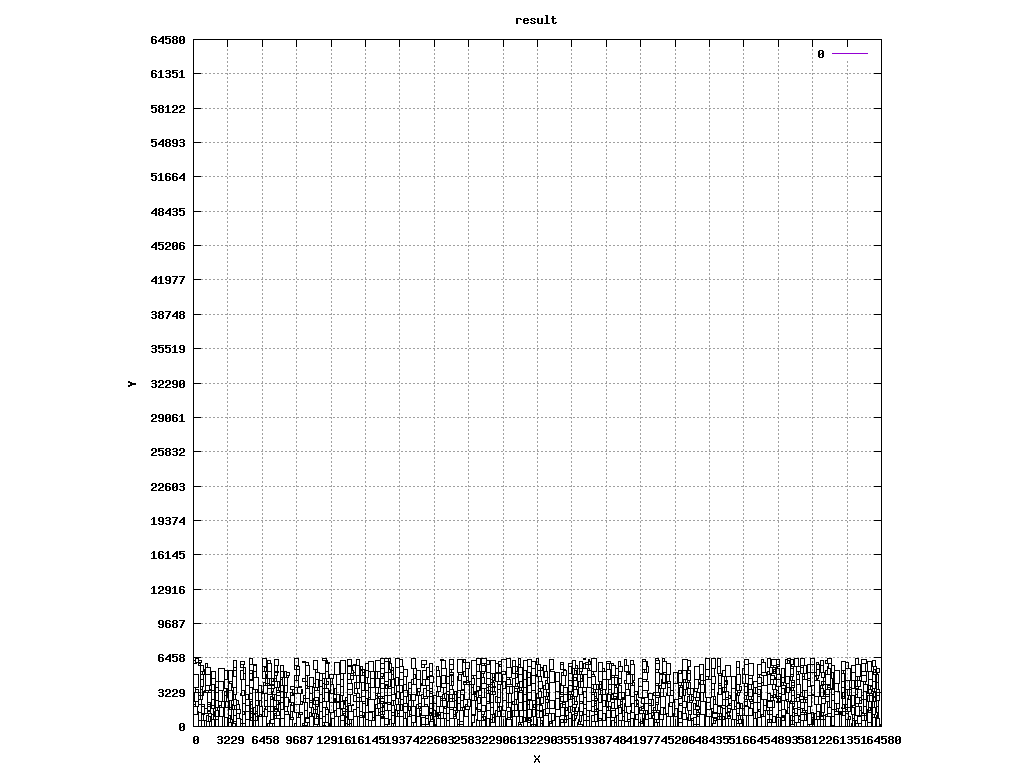

This figure's gnuplot source:
reset
set title "result"
set xlabel "X"
set ylabel "Y"
set object 1 rect from 12350,6070 to 12620,6250 lw 1 fs empty
#set label "T1_t2_0001" at 12485,6160 center
set object 2 rect from 49940,720 to 50170,1250 lw 1 fs empty
#set label "T1_t2_0002" at 50055,985 center
set object 3 rect from 27070,1090 to 27310,1410 lw 1 fs empty
#set label "T1_t2_0003" at 27190,1250 center
set object 4 rect from 21105,1730 to 21270,1910 lw 1 fs empty
#set label "T1_t2_0004" at 21187,1820 center
set object 5 rect from 30105,2580 to 30390,3300 lw 1 fs empty
#set label "T1_t2_0005" at 30247,2940 center
set object 6 rect from 51300,3345 to 51450,3785 lw 1 fs empty
#set label "T1_t2_0006" at 51375,3565 center
set object 7 rect from 7325,3030 to 7420,3090 lw 1 fs empty
#set label "T1_t2_0007" at 7372,3060 center
set object 8 rect from 1690,670 to 1840,1110 lw 1 fs empty
#set label "T1_t2_0008" at 1765,890 center
set object 9 rect from 11440,1575 to 11675,1915 lw 1 fs empty
#set label "T1_t2_0009" at 11557,1745 center
set object 10 rect from 60785,4945 to 60990,5265 lw 1 fs empty
#set label "T1_t2_0010" at 60887,5105 center
set object 11 rect from 38000,4240 to 38365,5170 lw 1 fs empty
#set label "T1_t2_0011" at 38182,4705 center
set object 12 rect from 52115,4830 to 52575,5930 lw 1 fs empty
#set label "T1_t2_0012" at 52345,5380 center
set object 13 rect from 60325,1400 to 60540,1670 lw 1 fs empty
#set label "T1_t2_0013" at 60432,1535 center
set object 14 rect from 61425,1370 to 61650,1800 lw 1 fs empty
#set label "T1_t2_0014" at 61537,1585 center
set object 15 rect from 17590,1765 to 17740,2205 lw 1 fs empty
#set label "T1_t2_0015" at 17665,1985 center
set object 16 rect from 24575,1310 to 24740,1490 lw 1 fs empty
#set label "T1_t2_0016" at 24657,1400 center
set object 17 rect from 60640,1120 to 60780,1270 lw 1 fs empty
#set label "T1_t2_0017" at 60710,1195 center
set object 18 rect from 11370,2705 to 11790,3365 lw 1 fs empty
#set label "T1_t2_0018" at 11580,3035 center
set object 19 rect from 42080,1530 to 42350,1710 lw 1 fs empty
#set label "T1_t2_0019" at 42215,1620 center
set object 20 rect from 22975,710 to 23170,1020 lw 1 fs empty
#set label "T1_t2_0020" at 23072,865 center
set object 21 rect from 36095,3695 to 36370,4215 lw 1 fs empty
#set label "T1_t2_0021" at 36232,3955 center
set object 22 rect from 58000,230 to 58210,825 lw 1 fs empty
#set label "T1_t2_0022" at 58105,527 center
set object 23 rect from 5320,1210 to 5580,1410 lw 1 fs empty
#set label "T1_t2_0023" at 5450,1310 center
set object 24 rect from 5275,550 to 5320,670 lw 1 fs empty
#set label "T1_t2_0024" at 5297,610 center
set object 25 rect from 46930,1610 to 47140,2205 lw 1 fs empty
#set label "T1_t2_0025" at 47035,1907 center
set object 26 rect from 46345,0 to 46755,580 lw 1 fs empty
#set label "T1_t2_0026" at 46550,290 center
set object 27 rect from 19340,5615 to 19650,6325 lw 1 fs empty
#set label "T1_t2_0027" at 19495,5970 center
set object 28 rect from 55200,2440 to 55535,3020 lw 1 fs empty
#set label "T1_t2_0028" at 55367,2730 center
set object 29 rect from 63810,5095 to 64005,5405 lw 1 fs empty
#set label "T1_t2_0029" at 63907,5250 center
set object 30 rect from 3775,470 to 3995,1020 lw 1 fs empty
#set label "T1_t2_0030" at 3885,745 center
set object 31 rect from 61725,1980 to 62095,2950 lw 1 fs empty
#set label "T1_t2_0031" at 61910,2465 center
set object 32 rect from 32160,1490 to 32495,2070 lw 1 fs empty
#set label "T1_t2_0032" at 32327,1780 center
set object 33 rect from 3720,5260 to 4045,5530 lw 1 fs empty
#set label "T1_t2_0033" at 3882,5395 center
set object 34 rect from 26565,3400 to 26575,3410 lw 1 fs empty
#set label "T1_t2_0034" at 26570,3405 center
set object 35 rect from 58815,0 to 59135,690 lw 1 fs empty
#set label "T1_t2_0035" at 58975,345 center
set object 36 rect from 42960,1980 to 43150,2530 lw 1 fs empty
#set label "T1_t2_0036" at 43055,2255 center
set object 37 rect from 47510,1120 to 47610,1240 lw 1 fs empty
#set label "T1_t2_0037" at 47560,1180 center
set object 38 rect from 40740,680 to 41015,1200 lw 1 fs empty
#set label "T1_t2_0038" at 40877,940 center
set object 39 rect from 1140,3820 to 1600,4920 lw 1 fs empty
#set label "T1_t2_0039" at 1370,4370 center
set object 40 rect from 40220,2565 to 40330,2605 lw 1 fs empty
#set label "T1_t2_0040" at 40275,2585 center
set object 41 rect from 48200,1630 to 48540,2220 lw 1 fs empty
#set label "T1_t2_0041" at 48370,1925 center
set object 42 rect from 31350,2430 to 31600,2570 lw 1 fs empty
#set label "T1_t2_0042" at 31475,2500 center
set object 43 rect from 60785,2670 to 60915,2860 lw 1 fs empty
#set label "T1_t2_0043" at 60850,2765 center
set object 44 rect from 57235,2530 to 57350,2810 lw 1 fs empty
#set label "T1_t2_0044" at 57292,2670 center
set object 45 rect from 24070,3520 to 24305,3860 lw 1 fs empty
#set label "T1_t2_0045" at 24187,3690 center
set object 46 rect from 43385,1510 to 43575,2060 lw 1 fs empty
#set label "T1_t2_0046" at 43480,1785 center
set object 47 rect from 14310,315 to 14500,865 lw 1 fs empty
#set label "T1_t2_0047" at 14405,590 center
set object 48 rect from 13405,3000 to 13770,3930 lw 1 fs empty
#set label "T1_t2_0048" at 13587,3465 center
set object 49 rect from 41905,1530 to 42080,1760 lw 1 fs empty
#set label "T1_t2_0049" at 41992,1645 center
set object 50 rect from 4660,4990 to 4880,5540 lw 1 fs empty
#set label "T1_t2_0050" at 4770,5265 center
set object 51 rect from 26565,520 to 26690,690 lw 1 fs empty
#set label "T1_t2_0051" at 26627,605 center
set object 52 rect from 56430,1070 to 56680,1210 lw 1 fs empty
#set label "T1_t2_0052" at 56555,1140 center
set object 53 rect from 49835,3650 to 49845,3660 lw 1 fs empty
#set label "T1_t2_0053" at 49840,3655 center
set object 54 rect from 23445,1250 to 23760,1730 lw 1 fs empty
#set label "T1_t2_0054" at 23602,1490 center
set object 55 rect from 50240,1930 to 50360,2200 lw 1 fs empty
#set label "T1_t2_0055" at 50300,2065 center
set object 56 rect from 4070,2060 to 4270,2400 lw 1 fs empty
#set label "T1_t2_0056" at 4170,2230 center
set object 57 rect from 7325,3260 to 7525,3600 lw 1 fs empty
#set label "T1_t2_0057" at 7425,3430 center
set object 58 rect from 49315,4030 to 49600,4750 lw 1 fs empty
#set label "T1_t2_0058" at 49457,4390 center
set object 59 rect from 59095,2780 to 59350,2990 lw 1 fs empty
#set label "T1_t2_0059" at 59222,2885 center
set object 60 rect from 62525,1485 to 62750,1915 lw 1 fs empty
#set label "T1_t2_0060" at 62637,1700 center
set object 61 rect from 17590,2205 to 17860,2385 lw 1 fs empty
#set label "T1_t2_0061" at 17725,2295 center
set object 62 rect from 31725,4020 to 32075,4830 lw 1 fs empty
#set label "T1_t2_0062" at 31900,4425 center
set object 63 rect from 22805,4730 to 23100,5260 lw 1 fs empty
#set label "T1_t2_0063" at 22952,4995 center
set object 64 rect from 63390,4440 to 63710,5130 lw 1 fs empty
#set label "T1_t2_0064" at 63550,4785 center
set object 65 rect from 56630,2310 to 56930,2700 lw 1 fs empty
#set label "T1_t2_0065" at 56780,2505 center
set object 66 rect from 17590,5905 to 17905,6385 lw 1 fs empty
#set label "T1_t2_0066" at 17747,6145 center
set object 67 rect from 39415,2825 to 39760,3105 lw 1 fs empty
#set label "T1_t2_0067" at 39587,2965 center
set object 68 rect from 8110,730 to 8160,740 lw 1 fs empty
#set label "T1_t2_0068" at 8135,735 center
set object 69 rect from 48815,570 to 49070,780 lw 1 fs empty
#set label "T1_t2_0069" at 48942,675 center
set object 70 rect from 58815,1005 to 58930,1285 lw 1 fs empty
#set label "T1_t2_0070" at 58872,1145 center
set object 71 rect from 43745,4850 to 43995,4990 lw 1 fs empty
#set label "T1_t2_0071" at 43870,4920 center
set object 72 rect from 49650,670 to 49835,985 lw 1 fs empty
#set label "T1_t2_0072" at 49742,827 center
set object 73 rect from 49355,665 to 49550,975 lw 1 fs empty
#set label "T1_t2_0073" at 49452,820 center
set object 74 rect from 16450,600 to 16760,1310 lw 1 fs empty
#set label "T1_t2_0074" at 16605,955 center
set object 75 rect from 0,5950 to 180,6250 lw 1 fs empty
#set label "T1_t2_0075" at 90,6100 center
set object 76 rect from 60785,4235 to 61140,4945 lw 1 fs empty
#set label "T1_t2_0076" at 60962,4590 center
set object 77 rect from 50475,0 to 50780,640 lw 1 fs empty
#set label "T1_t2_0077" at 50627,320 center
set object 78 rect from 3720,5530 to 4030,6240 lw 1 fs empty
#set label "T1_t2_0078" at 3875,5885 center
set object 79 rect from 6795,3840 to 6970,4070 lw 1 fs empty
#set label "T1_t2_0079" at 6882,3955 center
set object 80 rect from 460,2570 to 655,2880 lw 1 fs empty
#set label "T1_t2_0080" at 557,2725 center
set object 81 rect from 59350,910 to 59515,1090 lw 1 fs empty
#set label "T1_t2_0081" at 59432,1000 center
set object 82 rect from 63245,3120 to 63390,3300 lw 1 fs empty
#set label "T1_t2_0082" at 63317,3210 center
set object 83 rect from 14310,865 to 14375,895 lw 1 fs empty
#set label "T1_t2_0083" at 14342,880 center
set object 84 rect from 2870,3550 to 3245,4460 lw 1 fs empty
#set label "T1_t2_0084" at 3057,4005 center
set object 85 rect from 35805,2380 to 35965,2800 lw 1 fs empty
#set label "T1_t2_0085" at 35885,2590 center
set object 86 rect from 34830,680 to 35000,910 lw 1 fs empty
#set label "T1_t2_0086" at 34915,795 center
set object 87 rect from 29905,4965 to 30225,5655 lw 1 fs empty
#set label "T1_t2_0087" at 30065,5310 center
set object 88 rect from 3620,1930 to 3760,2080 lw 1 fs empty
#set label "T1_t2_0088" at 3690,2005 center
set object 89 rect from 64070,3510 to 64335,4100 lw 1 fs empty
#set label "T1_t2_0089" at 64202,3805 center
set object 90 rect from 7125,3990 to 7355,4520 lw 1 fs empty
#set label "T1_t2_0090" at 7240,4255 center
set object 91 rect from 58930,2635 to 59290,2780 lw 1 fs empty
#set label "T1_t2_0091" at 59110,2707 center
set object 92 rect from 1160,4920 to 1580,5580 lw 1 fs empty
#set label "T1_t2_0092" at 1370,5250 center
set object 93 rect from 5785,910 to 5965,1210 lw 1 fs empty
#set label "T1_t2_0093" at 5875,1060 center
set object 94 rect from 35565,2800 to 35695,2990 lw 1 fs empty
#set label "T1_t2_0094" at 35630,2895 center
set object 95 rect from 15010,2350 to 15305,2880 lw 1 fs empty
#set label "T1_t2_0095" at 15157,2615 center
set object 96 rect from 18925,910 to 19135,1505 lw 1 fs empty
#set label "T1_t2_0096" at 19030,1207 center
set object 97 rect from 2470,930 to 2855,1780 lw 1 fs empty
#set label "T1_t2_0097" at 2662,1355 center
set object 98 rect from 10295,2280 to 10530,2620 lw 1 fs empty
#set label "T1_t2_0098" at 10412,2450 center
set object 99 rect from 39905,2565 to 40195,3235 lw 1 fs empty
#set label "T1_t2_0099" at 40050,2900 center
set object 100 rect from 36095,470 to 36220,640 lw 1 fs empty
#set label "T1_t2_0100" at 36157,555 center
set object 101 rect from 32835,5150 to 33100,5740 lw 1 fs empty
#set label "T1_t2_0101" at 32967,5445 center
set object 102 rect from 41800,1250 to 41905,1540 lw 1 fs empty
#set label "T1_t2_0102" at 41852,1395 center
set object 103 rect from 6435,3130 to 6600,3310 lw 1 fs empty
#set label "T1_t2_0103" at 6517,3220 center
set object 104 rect from 45160,1660 to 45545,2510 lw 1 fs empty
#set label "T1_t2_0104" at 45352,2085 center
set object 105 rect from 54165,2685 to 54340,2915 lw 1 fs empty
#set label "T1_t2_0105" at 54252,2800 center
set object 106 rect from 58275,4790 to 58515,5110 lw 1 fs empty
#set label "T1_t2_0106" at 58395,4950 center
set object 107 rect from 58475,4520 to 58690,4790 lw 1 fs empty
#set label "T1_t2_0107" at 58582,4655 center
set object 108 rect from 43005,880 to 43105,1000 lw 1 fs empty
#set label "T1_t2_0108" at 43055,940 center
set object 109 rect from 35585,1830 to 35930,2110 lw 1 fs empty
#set label "T1_t2_0109" at 35757,1970 center
set object 110 rect from 20910,2900 to 21045,3150 lw 1 fs empty
#set label "T1_t2_0110" at 20977,3025 center
set object 111 rect from 39275,0 to 39520,600 lw 1 fs empty
#set label "T1_t2_0111" at 39397,300 center
set object 112 rect from 45560,2120 to 45875,2600 lw 1 fs empty
#set label "T1_t2_0112" at 45717,2360 center
set object 113 rect from 2055,3680 to 2390,4260 lw 1 fs empty
#set label "T1_t2_0113" at 2222,3970 center
set object 114 rect from 47610,1120 to 48045,2370 lw 1 fs empty
#set label "T1_t2_0114" at 47827,1745 center
set object 115 rect from 15305,2740 to 15540,3080 lw 1 fs empty
#set label "T1_t2_0115" at 15422,2910 center
set object 116 rect from 12745,3130 to 12865,3400 lw 1 fs empty
#set label "T1_t2_0116" at 12805,3265 center
set object 117 rect from 37675,2490 to 37945,2670 lw 1 fs empty
#set label "T1_t2_0117" at 37810,2580 center
set object 118 rect from 63390,3510 to 63590,3850 lw 1 fs empty
#set label "T1_t2_0118" at 63490,3680 center
set object 119 rect from 3620,4680 to 3720,4800 lw 1 fs empty
#set label "T1_t2_0119" at 3670,4740 center
set object 120 rect from 21505,3870 to 21800,4400 lw 1 fs empty
#set label "T1_t2_0120" at 21652,4135 center
set object 121 rect from 26695,2150 to 26960,2740 lw 1 fs empty
#set label "T1_t2_0121" at 26827,2445 center
set object 122 rect from 56190,575 to 56430,895 lw 1 fs empty
#set label "T1_t2_0122" at 56310,735 center
set object 123 rect from 57155,4460 to 57330,4690 lw 1 fs empty
#set label "T1_t2_0123" at 57242,4575 center
set object 124 rect from 34690,360 to 34830,510 lw 1 fs empty
#set label "T1_t2_0124" at 34760,435 center
set object 125 rect from 62750,5200 to 63060,5910 lw 1 fs empty
#set label "T1_t2_0125" at 62905,5555 center
set object 126 rect from 36580,6260 to 36830,6400 lw 1 fs empty
#set label "T1_t2_0126" at 36705,6330 center
set object 127 rect from 22170,3130 to 22420,3270 lw 1 fs empty
#set label "T1_t2_0127" at 22295,3200 center
set object 128 rect from 38805,1835 to 38995,2385 lw 1 fs empty
#set label "T1_t2_0128" at 38900,2110 center
set object 129 rect from 55200,800 to 55345,980 lw 1 fs empty
#set label "T1_t2_0129" at 55272,890 center
set object 130 rect from 23760,1200 to 24025,1790 lw 1 fs empty
#set label "T1_t2_0130" at 23892,1495 center
set object 131 rect from 26795,2880 to 27070,3400 lw 1 fs empty
#set label "T1_t2_0131" at 26932,3140 center
set object 132 rect from 23345,2965 to 23440,3025 lw 1 fs empty
#set label "T1_t2_0132" at 23392,2995 center
set object 133 rect from 15625,990 to 15850,1420 lw 1 fs empty
#set label "T1_t2_0133" at 15737,1205 center
set object 134 rect from 15695,4110 to 16015,4800 lw 1 fs empty
#set label "T1_t2_0134" at 15855,4455 center
set object 135 rect from 51760,2870 to 51995,3210 lw 1 fs empty
#set label "T1_t2_0135" at 51877,3040 center
set object 136 rect from 4380,320 to 4585,640 lw 1 fs empty
#set label "T1_t2_0136" at 4482,480 center
set object 137 rect from 18585,4930 to 18780,5240 lw 1 fs empty
#set label "T1_t2_0137" at 18682,5085 center
set object 138 rect from 13405,3930 to 13775,4900 lw 1 fs empty
#set label "T1_t2_0138" at 13590,4415 center
set object 139 rect from 59350,3510 to 59510,3930 lw 1 fs empty
#set label "T1_t2_0139" at 59430,3720 center
set object 140 rect from 4925,0 to 5230,640 lw 1 fs empty
#set label "T1_t2_0140" at 5077,320 center
set object 141 rect from 24740,0 to 24995,210 lw 1 fs empty
#set label "T1_t2_0141" at 24867,105 center
set object 142 rect from 2600,1780 to 2865,2370 lw 1 fs empty
#set label "T1_t2_0142" at 2732,2075 center
set object 143 rect from 45560,4140 to 45910,4950 lw 1 fs empty
#set label "T1_t2_0143" at 45735,4545 center
set object 144 rect from 38055,3030 to 38215,3450 lw 1 fs empty
#set label "T1_t2_0144" at 38135,3240 center
set object 145 rect from 11715,145 to 11830,425 lw 1 fs empty
#set label "T1_t2_0145" at 11772,285 center
set object 146 rect from 57350,2530 to 57610,2730 lw 1 fs empty
#set label "T1_t2_0146" at 57480,2630 center
set object 147 rect from 38420,1890 to 38630,2485 lw 1 fs empty
#set label "T1_t2_0147" at 38525,2187 center
set object 148 rect from 17945,0 to 18205,200 lw 1 fs empty
#set label "T1_t2_0148" at 18075,100 center
set object 149 rect from 18925,2035 to 19230,2675 lw 1 fs empty
#set label "T1_t2_0149" at 19077,2355 center
set object 150 rect from 32835,4620 to 32995,5040 lw 1 fs empty
#set label "T1_t2_0150" at 32915,4830 center
set object 151 rect from 55545,5945 to 55730,6260 lw 1 fs empty
#set label "T1_t2_0151" at 55637,6102 center
set object 152 rect from 39495,1690 to 39845,2500 lw 1 fs empty
#set label "T1_t2_0152" at 39670,2095 center
set object 153 rect from 28075,3635 to 28325,3775 lw 1 fs empty
#set label "T1_t2_0153" at 28200,3705 center
set object 154 rect from 46260,2360 to 46345,2390 lw 1 fs empty
#set label "T1_t2_0154" at 46302,2375 center
set object 155 rect from 2870,1780 to 3015,1960 lw 1 fs empty
#set label "T1_t2_0155" at 2942,1870 center
set object 156 rect from 49315,4750 to 49575,4950 lw 1 fs empty
#set label "T1_t2_0156" at 49445,4850 center
set object 157 rect from 28200,1120 to 28300,1240 lw 1 fs empty
#set label "T1_t2_0157" at 28250,1180 center
set object 158 rect from 20910,910 to 21190,1730 lw 1 fs empty
#set label "T1_t2_0158" at 21050,1320 center
set object 159 rect from 27465,710 to 27540,870 lw 1 fs empty
#set label "T1_t2_0159" at 27502,790 center
set object 160 rect from 21430,0 to 21790,145 lw 1 fs empty
#set label "T1_t2_0160" at 21610,72 center
set object 161 rect from 61725,1810 to 61850,1980 lw 1 fs empty
#set label "T1_t2_0161" at 61787,1895 center
set object 162 rect from 3245,2415 to 3615,3385 lw 1 fs empty
#set label "T1_t2_0162" at 3430,2900 center
set object 163 rect from 48855,1190 to 48980,1360 lw 1 fs empty
#set label "T1_t2_0163" at 48917,1275 center
set object 164 rect from 30940,3000 to 31260,3690 lw 1 fs empty
#set label "T1_t2_0164" at 31100,3345 center
set object 165 rect from 25075,2400 to 25340,2990 lw 1 fs empty
#set label "T1_t2_0165" at 25207,2695 center
set object 166 rect from 32835,3495 to 33070,3835 lw 1 fs empty
#set label "T1_t2_0166" at 32952,3665 center
set object 167 rect from 56135,2895 to 56410,3415 lw 1 fs empty
#set label "T1_t2_0167" at 56272,3155 center
set object 168 rect from 5275,5790 to 5540,6380 lw 1 fs empty
#set label "T1_t2_0168" at 5407,6085 center
set object 169 rect from 25555,1840 to 25690,2090 lw 1 fs empty
#set label "T1_t2_0169" at 25622,1965 center
set object 170 rect from 1010,0 to 1220,595 lw 1 fs empty
#set label "T1_t2_0170" at 1115,297 center
set object 171 rect from 38840,2975 to 38980,3125 lw 1 fs empty
#set label "T1_t2_0171" at 38910,3050 center
set object 172 rect from 1325,1240 to 1575,1380 lw 1 fs empty
#set label "T1_t2_0172" at 1450,1310 center
set object 173 rect from 52115,3960 to 52455,4550 lw 1 fs empty
#set label "T1_t2_0173" at 52285,4255 center
set object 174 rect from 59860,140 to 60140,960 lw 1 fs empty
#set label "T1_t2_0174" at 60000,550 center
set object 175 rect from 45160,970 to 45480,1660 lw 1 fs empty
#set label "T1_t2_0175" at 45320,1315 center
set object 176 rect from 60785,1050 to 60965,1350 lw 1 fs empty
#set label "T1_t2_0176" at 60875,1200 center
set object 177 rect from 19455,1470 to 19665,2065 lw 1 fs empty
#set label "T1_t2_0177" at 19560,1767 center
set object 178 rect from 25340,3930 to 25610,4110 lw 1 fs empty
#set label "T1_t2_0178" at 25475,4020 center
set object 179 rect from 37380,5155 to 37835,6425 lw 1 fs empty
#set label "T1_t2_0179" at 37607,5790 center
set object 180 rect from 7840,3690 to 8115,4210 lw 1 fs empty
#set label "T1_t2_0180" at 7977,3950 center
set object 181 rect from 49985,4700 to 50415,5770 lw 1 fs empty
#set label "T1_t2_0181" at 50200,5235 center
set object 182 rect from 25435,1570 to 25555,1840 lw 1 fs empty
#set label "T1_t2_0182" at 25495,1705 center
set object 183 rect from 38805,0 to 39155,810 lw 1 fs empty
#set label "T1_t2_0183" at 38980,405 center
set object 184 rect from 39905,3835 to 40035,4025 lw 1 fs empty
#set label "T1_t2_0184" at 39970,3930 center
set object 185 rect from 49150,0 to 49595,665 lw 1 fs empty
#set label "T1_t2_0185" at 49372,332 center
set object 186 rect from 655,2570 to 860,2890 lw 1 fs empty
#set label "T1_t2_0186" at 757,2730 center
set object 187 rect from 52950,1410 to 53075,1580 lw 1 fs empty
#set label "T1_t2_0187" at 53012,1495 center
set object 188 rect from 37535,3435 to 37810,3955 lw 1 fs empty
#set label "T1_t2_0188" at 37672,3695 center
set object 189 rect from 3445,620 to 3600,1000 lw 1 fs empty
#set label "T1_t2_0189" at 3522,810 center
set object 190 rect from 61845,780 to 62045,1120 lw 1 fs empty
#set label "T1_t2_0190" at 61945,950 center
set object 191 rect from 38805,5365 to 39050,5965 lw 1 fs empty
#set label "T1_t2_0191" at 38927,5665 center
set object 192 rect from 46470,1130 to 46770,1520 lw 1 fs empty
#set label "T1_t2_0192" at 46620,1325 center
set object 193 rect from 29410,1815 to 29570,2235 lw 1 fs empty
#set label "T1_t2_0193" at 29490,2025 center
set object 194 rect from 6990,4540 to 7320,5180 lw 1 fs empty
#set label "T1_t2_0194" at 7155,4860 center
set object 195 rect from 58495,640 to 58500,650 lw 1 fs empty
#set label "T1_t2_0195" at 58497,645 center
set object 196 rect from 47610,2370 to 47890,3190 lw 1 fs empty
#set label "T1_t2_0196" at 47750,2780 center
set object 197 rect from 30940,4380 to 31305,5310 lw 1 fs empty
#set label "T1_t2_0197" at 31122,4845 center
set object 198 rect from 49940,0 to 50225,720 lw 1 fs empty
#set label "T1_t2_0198" at 50082,360 center
set object 199 rect from 7415,2720 to 7610,3030 lw 1 fs empty
#set label "T1_t2_0199" at 7512,2875 center
set object 200 rect from 43450,1300 to 43705,1510 lw 1 fs empty
#set label "T1_t2_0200" at 43577,1405 center
set object 201 rect from 61365,2510 to 61445,2660 lw 1 fs empty
#set label "T1_t2_0201" at 61405,2585 center
set object 202 rect from 33185,4025 to 33395,4620 lw 1 fs empty
#set label "T1_t2_0202" at 33290,4322 center
set object 203 rect from 15010,980 to 15345,1560 lw 1 fs empty
#set label "T1_t2_0203" at 15177,1270 center
set object 204 rect from 40135,1500 to 40270,1750 lw 1 fs empty
#set label "T1_t2_0204" at 40202,1625 center
set object 205 rect from 4925,2570 to 5150,3000 lw 1 fs empty
#set label "T1_t2_0205" at 5037,2785 center
set object 206 rect from 27540,3060 to 27735,3370 lw 1 fs empty
#set label "T1_t2_0206" at 27637,3215 center
set object 207 rect from 850,2890 to 950,3010 lw 1 fs empty
#set label "T1_t2_0207" at 900,2950 center
set object 208 rect from 37380,3165 to 37535,3545 lw 1 fs empty
#set label "T1_t2_0208" at 37457,3355 center
set object 209 rect from 36235,4855 to 36435,5195 lw 1 fs empty
#set label "T1_t2_0209" at 36335,5025 center
set object 210 rect from 460,580 to 745,1300 lw 1 fs empty
#set label "T1_t2_0210" at 602,940 center
set object 211 rect from 45560,1960 to 45635,2120 lw 1 fs empty
#set label "T1_t2_0211" at 45597,2040 center
set object 212 rect from 47205,1090 to 47465,1290 lw 1 fs empty
#set label "T1_t2_0212" at 47335,1190 center
set object 213 rect from 55545,2560 to 55885,3150 lw 1 fs empty
#set label "T1_t2_0213" at 55715,2855 center
set object 214 rect from 60785,1710 to 60880,1770 lw 1 fs empty
#set label "T1_t2_0214" at 60832,1740 center
set object 215 rect from 2390,4190 to 2870,5485 lw 1 fs empty
#set label "T1_t2_0215" at 2630,4837 center
set object 216 rect from 62375,910 to 62735,1055 lw 1 fs empty
#set label "T1_t2_0216" at 62555,982 center
set object 217 rect from 13780,2320 to 14025,2920 lw 1 fs empty
#set label "T1_t2_0217" at 13902,2620 center
set object 218 rect from 25340,4110 to 25590,4250 lw 1 fs empty
#set label "T1_t2_0218" at 25465,4180 center
set object 219 rect from 11830,1390 to 12110,2210 lw 1 fs empty
#set label "T1_t2_0219" at 11970,1800 center
set object 220 rect from 3760,3010 to 4050,3680 lw 1 fs empty
#set label "T1_t2_0220" at 3905,3345 center
set object 221 rect from 22170,1010 to 22340,1240 lw 1 fs empty
#set label "T1_t2_0221" at 22255,1125 center
set object 222 rect from 50475,640 to 50570,700 lw 1 fs empty
#set label "T1_t2_0222" at 50522,670 center
set object 223 rect from 62360,4365 to 62540,4665 lw 1 fs empty
#set label "T1_t2_0223" at 62450,4515 center
set object 224 rect from 28605,5850 to 28930,6120 lw 1 fs empty
#set label "T1_t2_0224" at 28767,5985 center
set object 225 rect from 52950,1640 to 53255,2280 lw 1 fs empty
#set label "T1_t2_0225" at 53102,1960 center
set object 226 rect from 53365,5085 to 53735,6055 lw 1 fs empty
#set label "T1_t2_0226" at 53550,5570 center
set object 227 rect from 56705,1070 to 57000,1600 lw 1 fs empty
#set label "T1_t2_0227" at 56852,1335 center
set object 228 rect from 26075,0 to 26235,420 lw 1 fs empty
#set label "T1_t2_0228" at 26155,210 center
set object 229 rect from 24070,4930 to 24430,5075 lw 1 fs empty
#set label "T1_t2_0229" at 24250,5002 center
set object 230 rect from 3245,390 to 3445,730 lw 1 fs empty
#set label "T1_t2_0230" at 3345,560 center
set object 231 rect from 31725,3360 to 32145,4020 lw 1 fs empty
#set label "T1_t2_0231" at 31935,3690 center
set object 232 rect from 52240,2390 to 52490,2530 lw 1 fs empty
#set label "T1_t2_0232" at 52365,2460 center
set object 233 rect from 57335,520 to 57580,1120 lw 1 fs empty
#set label "T1_t2_0233" at 57457,820 center
set object 234 rect from 61470,640 to 61710,960 lw 1 fs empty
#set label "T1_t2_0234" at 61590,800 center
set object 235 rect from 34450,330 to 34690,650 lw 1 fs empty
#set label "T1_t2_0235" at 34570,490 center
set object 236 rect from 14630,320 to 14870,640 lw 1 fs empty
#set label "T1_t2_0236" at 14750,480 center
set object 237 rect from 34425,970 to 34450,1020 lw 1 fs empty
#set label "T1_t2_0237" at 34437,995 center
set object 238 rect from 40655,4010 to 41040,4860 lw 1 fs empty
#set label "T1_t2_0238" at 40847,4435 center
set object 239 rect from 56430,0 to 56585,380 lw 1 fs empty
#set label "T1_t2_0239" at 56507,190 center
set object 240 rect from 19730,710 to 19940,1305 lw 1 fs empty
#set label "T1_t2_0240" at 19835,1007 center
set object 241 rect from 58935,3970 to 59115,4270 lw 1 fs empty
#set label "T1_t2_0241" at 59025,4120 center
set object 242 rect from 12350,1120 to 12665,1600 lw 1 fs empty
#set label "T1_t2_0242" at 12507,1360 center
set object 243 rect from 21105,2180 to 21390,2900 lw 1 fs empty
#set label "T1_t2_0243" at 21247,2540 center
set object 244 rect from 13780,2920 to 14060,3740 lw 1 fs empty
#set label "T1_t2_0244" at 13920,3330 center
set object 245 rect from 5595,600 to 5785,1150 lw 1 fs empty
#set label "T1_t2_0245" at 5690,875 center
set object 246 rect from 18585,4380 to 18775,4930 lw 1 fs empty
#set label "T1_t2_0246" at 18680,4655 center
set object 247 rect from 39580,870 to 39745,1050 lw 1 fs empty
#set label "T1_t2_0247" at 39662,960 center
set object 248 rect from 62375,270 to 62705,910 lw 1 fs empty
#set label "T1_t2_0248" at 62540,590 center
set object 249 rect from 3080,2310 to 3240,2730 lw 1 fs empty
#set label "T1_t2_0249" at 3160,2520 center
set object 250 rect from 48595,250 to 48815,800 lw 1 fs empty
#set label "T1_t2_0250" at 48705,525 center
set object 251 rect from 25560,5480 to 25895,6060 lw 1 fs empty
#set label "T1_t2_0251" at 25727,5770 center
set object 252 rect from 17050,3070 to 17385,3650 lw 1 fs empty
#set label "T1_t2_0252" at 17217,3360 center
set object 253 rect from 15625,0 to 15975,810 lw 1 fs empty
#set label "T1_t2_0253" at 15800,405 center
set object 254 rect from 43995,4850 to 44130,5100 lw 1 fs empty
#set label "T1_t2_0254" at 44062,4975 center
set object 255 rect from 25340,910 to 25435,970 lw 1 fs empty
#set label "T1_t2_0255" at 25387,940 center
set object 256 rect from 41905,1250 to 42250,1530 lw 1 fs empty
#set label "T1_t2_0256" at 42077,1390 center
set object 257 rect from 29570,2295 to 29850,3115 lw 1 fs empty
#set label "T1_t2_0257" at 29710,2705 center
set object 258 rect from 11035,930 to 11215,1230 lw 1 fs empty
#set label "T1_t2_0258" at 11125,1080 center
set object 259 rect from 42195,5065 to 42380,5380 lw 1 fs empty
#set label "T1_t2_0259" at 42287,5222 center
set object 260 rect from 47265,1890 to 47365,2010 lw 1 fs empty
#set label "T1_t2_0260" at 47315,1950 center
set object 261 rect from 46930,0 to 47190,200 lw 1 fs empty
#set label "T1_t2_0261" at 47060,100 center
set object 262 rect from 7610,1670 to 7745,1920 lw 1 fs empty
#set label "T1_t2_0262" at 7677,1795 center
set object 263 rect from 24470,2420 to 24735,3010 lw 1 fs empty
#set label "T1_t2_0263" at 24602,2715 center
set object 264 rect from 33980,0 to 34350,970 lw 1 fs empty
#set label "T1_t2_0264" at 34165,485 center
set object 265 rect from 19730,1305 to 20065,1885 lw 1 fs empty
#set label "T1_t2_0265" at 19897,1595 center
set object 266 rect from 30225,4965 to 30485,5165 lw 1 fs empty
#set label "T1_t2_0266" at 30355,5065 center
set object 267 rect from 22235,690 to 22475,1010 lw 1 fs empty
#set label "T1_t2_0267" at 22355,850 center
set object 268 rect from 11245,3685 to 11450,4005 lw 1 fs empty
#set label "T1_t2_0268" at 11347,3845 center
set object 269 rect from 42710,730 to 43005,1260 lw 1 fs empty
#set label "T1_t2_0269" at 42857,995 center
set object 270 rect from 30150,1480 to 30370,2030 lw 1 fs empty
#set label "T1_t2_0270" at 30260,1755 center
set object 271 rect from 23760,0 to 24005,600 lw 1 fs empty
#set label "T1_t2_0271" at 23882,300 center
set object 272 rect from 43190,1300 to 43450,1500 lw 1 fs empty
#set label "T1_t2_0272" at 43320,1400 center
set object 273 rect from 8160,2730 to 8405,3330 lw 1 fs empty
#set label "T1_t2_0273" at 8282,3030 center
set object 274 rect from 43745,1170 to 43870,1340 lw 1 fs empty
#set label "T1_t2_0274" at 43807,1255 center
set object 275 rect from 30520,2260 to 30895,3170 lw 1 fs empty
#set label "T1_t2_0275" at 30707,2715 center
set object 276 rect from 17275,1670 to 17570,2200 lw 1 fs empty
#set label "T1_t2_0276" at 17422,1935 center
set object 277 rect from 64070,2870 to 64375,3510 lw 1 fs empty
#set label "T1_t2_0277" at 64222,3190 center
set object 278 rect from 25555,1570 to 25880,1840 lw 1 fs empty
#set label "T1_t2_0278" at 25717,1705 center
set object 279 rect from 27070,4940 to 27330,5140 lw 1 fs empty
#set label "T1_t2_0279" at 27200,5040 center
set object 280 rect from 58475,4370 to 58615,4520 lw 1 fs empty
#set label "T1_t2_0280" at 58545,4445 center
set object 281 rect from 2870,810 to 3240,1780 lw 1 fs empty
#set label "T1_t2_0281" at 3055,1295 center
set object 282 rect from 14500,0 to 14630,190 lw 1 fs empty
#set label "T1_t2_0282" at 14565,95 center
set object 283 rect from 50240,2200 to 50465,2630 lw 1 fs empty
#set label "T1_t2_0283" at 50352,2415 center
set object 284 rect from 40135,1230 to 40255,1500 lw 1 fs empty
#set label "T1_t2_0284" at 40195,1365 center
set object 285 rect from 54725,5845 to 55040,6325 lw 1 fs empty
#set label "T1_t2_0285" at 54882,6085 center
set object 286 rect from 57995,2870 to 58245,3010 lw 1 fs empty
#set label "T1_t2_0286" at 58120,2940 center
set object 287 rect from 655,4870 to 835,5170 lw 1 fs empty
#set label "T1_t2_0287" at 745,5020 center
set object 288 rect from 59950,4040 to 60100,4480 lw 1 fs empty
#set label "T1_t2_0288" at 60025,4260 center
set object 289 rect from 61250,3490 to 61600,4300 lw 1 fs empty
#set label "T1_t2_0289" at 61425,3895 center
set object 290 rect from 11830,0 to 12115,720 lw 1 fs empty
#set label "T1_t2_0290" at 11972,360 center
set object 291 rect from 13815,4450 to 14110,4980 lw 1 fs empty
#set label "T1_t2_0291" at 13962,4715 center
set object 292 rect from 63730,1800 to 63940,2395 lw 1 fs empty
#set label "T1_t2_0292" at 63835,2097 center
set object 293 rect from 54725,3745 to 55080,4455 lw 1 fs empty
#set label "T1_t2_0293" at 54902,4100 center
set object 294 rect from 9520,2090 to 10080,3090 lw 1 fs empty
#set label "T1_t2_0294" at 9800,2590 center
set object 295 rect from 42380,1460 to 42670,2130 lw 1 fs empty
#set label "T1_t2_0295" at 42525,1795 center
set object 296 rect from 27465,5790 to 27765,6180 lw 1 fs empty
#set label "T1_t2_0296" at 27615,5985 center
set object 297 rect from 12120,3600 to 12270,4040 lw 1 fs empty
#set label "T1_t2_0297" at 12195,3820 center
set object 298 rect from 7610,4520 to 7805,4830 lw 1 fs empty
#set label "T1_t2_0298" at 7707,4675 center
set object 299 rect from 40460,5140 to 40790,5780 lw 1 fs empty
#set label "T1_t2_0299" at 40625,5460 center
set object 300 rect from 48595,800 to 48750,1180 lw 1 fs empty
#set label "T1_t2_0300" at 48672,990 center
set object 301 rect from 745,1250 to 1010,1840 lw 1 fs empty
#set label "T1_t2_0301" at 877,1545 center
set object 302 rect from 43310,340 to 43495,655 lw 1 fs empty
#set label "T1_t2_0302" at 43402,497 center
set object 303 rect from 64070,2480 to 64370,2870 lw 1 fs empty
#set label "T1_t2_0303" at 64220,2675 center
set object 304 rect from 59545,5910 to 59860,6390 lw 1 fs empty
#set label "T1_t2_0304" at 59702,6150 center
set object 305 rect from 58850,5090 to 59180,5730 lw 1 fs empty
#set label "T1_t2_0305" at 59015,5410 center
set object 306 rect from 47265,2010 to 47415,2450 lw 1 fs empty
#set label "T1_t2_0306" at 47340,2230 center
set object 307 rect from 0,1850 to 165,2030 lw 1 fs empty
#set label "T1_t2_0307" at 82,1940 center
set object 308 rect from 27465,3980 to 27855,4480 lw 1 fs empty
#set label "T1_t2_0308" at 27660,4230 center
set object 309 rect from 37380,500 to 37675,1030 lw 1 fs empty
#set label "T1_t2_0309" at 37527,765 center
set object 310 rect from 41630,2050 to 41720,2135 lw 1 fs empty
#set label "T1_t2_0310" at 41675,2092 center
set object 311 rect from 18330,3800 to 18540,4395 lw 1 fs empty
#set label "T1_t2_0311" at 18435,4097 center
set object 312 rect from 14310,895 to 14500,1445 lw 1 fs empty
#set label "T1_t2_0312" at 14405,1170 center
set object 313 rect from 12120,0 to 12370,140 lw 1 fs empty
#set label "T1_t2_0313" at 12245,70 center
set object 314 rect from 56630,4380 to 56860,4910 lw 1 fs empty
#set label "T1_t2_0314" at 56745,4645 center
set object 315 rect from 40580,3490 to 40855,4010 lw 1 fs empty
#set label "T1_t2_0315" at 40717,3750 center
set object 316 rect from 12120,1810 to 12510,2310 lw 1 fs empty
#set label "T1_t2_0316" at 12315,2060 center
set object 317 rect from 1840,1380 to 2035,1690 lw 1 fs empty
#set label "T1_t2_0317" at 1937,1535 center
set object 318 rect from 59350,0 to 59835,910 lw 1 fs empty
#set label "T1_t2_0318" at 59592,455 center
set object 319 rect from 41045,3820 to 41175,4010 lw 1 fs empty
#set label "T1_t2_0319" at 41110,3915 center
set object 320 rect from 37535,3165 to 37750,3435 lw 1 fs empty
#set label "T1_t2_0320" at 37642,3300 center
set object 321 rect from 22170,1680 to 22445,2200 lw 1 fs empty
#set label "T1_t2_0321" at 22307,1940 center
set object 322 rect from 53365,0 to 53740,910 lw 1 fs empty
#set label "T1_t2_0322" at 53552,455 center
set object 323 rect from 10555,730 to 10805,870 lw 1 fs empty
#set label "T1_t2_0323" at 10680,800 center
set object 324 rect from 8435,1650 to 8475,1730 lw 1 fs empty
#set label "T1_t2_0324" at 8455,1690 center
set object 325 rect from 49835,4360 to 50070,4700 lw 1 fs empty
#set label "T1_t2_0325" at 49952,4530 center
set object 326 rect from 64510,0 to 64550,80 lw 1 fs empty
#set label "T1_t2_0326" at 64530,40 center
set object 327 rect from 39615,4815 to 39905,5485 lw 1 fs empty
#set label "T1_t2_0327" at 39760,5150 center
set object 328 rect from 10400,870 to 10665,1460 lw 1 fs empty
#set label "T1_t2_0328" at 10532,1165 center
set object 329 rect from 17275,2200 to 17500,2630 lw 1 fs empty
#set label "T1_t2_0329" at 17387,2415 center
set object 330 rect from 19340,3175 to 19660,3865 lw 1 fs empty
#set label "T1_t2_0330" at 19500,3520 center
set object 331 rect from 58275,4370 to 58475,4710 lw 1 fs empty
#set label "T1_t2_0331" at 58375,4540 center
set object 332 rect from 57155,2810 to 57400,3410 lw 1 fs empty
#set label "T1_t2_0332" at 57277,3110 center
set object 333 rect from 7865,1390 to 7980,1670 lw 1 fs empty
#set label "T1_t2_0333" at 7922,1530 center
set object 334 rect from 18285,200 to 18435,640 lw 1 fs empty
#set label "T1_t2_0334" at 18360,420 center
set object 335 rect from 20685,4540 to 20880,4850 lw 1 fs empty
#set label "T1_t2_0335" at 20782,4695 center
set object 336 rect from 52575,3135 to 52795,3685 lw 1 fs empty
#set label "T1_t2_0336" at 52685,3410 center
set object 337 rect from 24445,1490 to 24680,1830 lw 1 fs empty
#set label "T1_t2_0337" at 24562,1660 center
set object 338 rect from 8995,2230 to 9115,2500 lw 1 fs empty
#set label "T1_t2_0338" at 9055,2365 center
set object 339 rect from 41440,2970 to 41640,3310 lw 1 fs empty
#set label "T1_t2_0339" at 41540,3140 center
set object 340 rect from 35565,1830 to 35585,1840 lw 1 fs empty
#set label "T1_t2_0340" at 35575,1835 center
set object 341 rect from 52295,2180 to 52550,2390 lw 1 fs empty
#set label "T1_t2_0341" at 52422,2285 center
set object 342 rect from 15260,5700 to 15600,6290 lw 1 fs empty
#set label "T1_t2_0342" at 15430,5995 center
set object 343 rect from 38420,4455 to 38730,5165 lw 1 fs empty
#set label "T1_t2_0343" at 38575,4810 center
set object 344 rect from 13780,1080 to 13970,1630 lw 1 fs empty
#set label "T1_t2_0344" at 13875,1355 center
set object 345 rect from 32360,3300 to 32530,3530 lw 1 fs empty
#set label "T1_t2_0345" at 32445,3415 center
set object 346 rect from 34450,1020 to 34800,1830 lw 1 fs empty
#set label "T1_t2_0346" at 34625,1425 center
set object 347 rect from 33415,5210 to 33495,5360 lw 1 fs empty
#set label "T1_t2_0347" at 33455,5285 center
set object 348 rect from 37605,1940 to 37860,2150 lw 1 fs empty
#set label "T1_t2_0348" at 37732,2045 center
set object 349 rect from 38215,3350 to 38390,3580 lw 1 fs empty
#set label "T1_t2_0349" at 38302,3465 center
set object 350 rect from 16450,2520 to 16625,2750 lw 1 fs empty
#set label "T1_t2_0350" at 16537,2635 center
set object 351 rect from 45025,4070 to 45395,5040 lw 1 fs empty
#set label "T1_t2_0351" at 45210,4555 center
set object 352 rect from 32160,2070 to 32500,2660 lw 1 fs empty
#set label "T1_t2_0352" at 32330,2365 center
set object 353 rect from 51760,1880 to 52010,2020 lw 1 fs empty
#set label "T1_t2_0353" at 51885,1950 center
set object 354 rect from 62750,4810 to 63150,5200 lw 1 fs empty
#set label "T1_t2_0354" at 62950,5005 center
set object 355 rect from 655,4390 to 970,4870 lw 1 fs empty
#set label "T1_t2_0355" at 812,4630 center
set object 356 rect from 55660,1250 to 55720,1360 lw 1 fs empty
#set label "T1_t2_0356" at 55690,1305 center
set object 357 rect from 21870,3350 to 22145,3870 lw 1 fs empty
#set label "T1_t2_0357" at 22007,3610 center
set object 358 rect from 50960,5535 to 51295,6115 lw 1 fs empty
#set label "T1_t2_0358" at 51127,5825 center
set object 359 rect from 61600,3490 to 61725,3660 lw 1 fs empty
#set label "T1_t2_0359" at 61662,3575 center
set object 360 rect from 6750,1620 to 6925,1850 lw 1 fs empty
#set label "T1_t2_0360" at 6837,1735 center
set object 361 rect from 59860,5075 to 60150,5745 lw 1 fs empty
#set label "T1_t2_0361" at 60005,5410 center
set object 362 rect from 10260,5980 to 10510,6120 lw 1 fs empty
#set label "T1_t2_0362" at 10385,6050 center
set object 363 rect from 27070,0 to 27365,530 lw 1 fs empty
#set label "T1_t2_0363" at 27217,265 center
set object 364 rect from 63880,2395 to 64060,2695 lw 1 fs empty
#set label "T1_t2_0364" at 63970,2545 center
set object 365 rect from 6070,0 to 6435,930 lw 1 fs empty
#set label "T1_t2_0365" at 6252,465 center
set object 366 rect from 17590,945 to 17840,1085 lw 1 fs empty
#set label "T1_t2_0366" at 17715,1015 center
set object 367 rect from 43015,1315 to 43145,1505 lw 1 fs empty
#set label "T1_t2_0367" at 43080,1410 center
set object 368 rect from 62910,3910 to 63115,4230 lw 1 fs empty
#set label "T1_t2_0368" at 63012,4070 center
set object 369 rect from 54895,2595 to 55060,2775 lw 1 fs empty
#set label "T1_t2_0369" at 54977,2685 center
set object 370 rect from 3720,4680 to 4055,5260 lw 1 fs empty
#set label "T1_t2_0370" at 3887,4970 center
set object 371 rect from 19730,4695 to 20085,5405 lw 1 fs empty
#set label "T1_t2_0371" at 19907,5050 center
set object 372 rect from 20685,4850 to 20895,5445 lw 1 fs empty
#set label "T1_t2_0372" at 20790,5147 center
set object 373 rect from 4585,320 to 4865,1140 lw 1 fs empty
#set label "T1_t2_0373" at 4725,730 center
set object 374 rect from 48595,4080 to 49040,4745 lw 1 fs empty
#set label "T1_t2_0374" at 48817,4412 center
set object 375 rect from 8535,4580 to 8745,5175 lw 1 fs empty
#set label "T1_t2_0375" at 8640,4877 center
set object 376 rect from 43870,1170 to 44080,1765 lw 1 fs empty
#set label "T1_t2_0376" at 43975,1467 center
set object 377 rect from 28635,4940 to 28905,5120 lw 1 fs empty
#set label "T1_t2_0377" at 28770,5030 center
set object 378 rect from 42480,5615 to 42650,5845 lw 1 fs empty
#set label "T1_t2_0378" at 42565,5730 center
set object 379 rect from 36645,1110 to 36890,1710 lw 1 fs empty
#set label "T1_t2_0379" at 36767,1410 center
set object 380 rect from 24470,1830 to 24735,2420 lw 1 fs empty
#set label "T1_t2_0380" at 24602,2125 center
set object 381 rect from 20815,340 to 20900,370 lw 1 fs empty
#set label "T1_t2_0381" at 20857,355 center
set object 382 rect from 27890,0 to 28305,330 lw 1 fs empty
#set label "T1_t2_0382" at 28097,165 center
set object 383 rect from 36025,4215 to 36330,4855 lw 1 fs empty
#set label "T1_t2_0383" at 36177,4535 center
set object 384 rect from 54025,390 to 54240,660 lw 1 fs empty
#set label "T1_t2_0384" at 54132,525 center
set object 385 rect from 3390,1590 to 3560,1820 lw 1 fs empty
#set label "T1_t2_0385" at 3475,1705 center
set object 386 rect from 44375,0 to 44750,910 lw 1 fs empty
#set label "T1_t2_0386" at 44562,455 center
set object 387 rect from 17945,5100 to 18315,6070 lw 1 fs empty
#set label "T1_t2_0387" at 18130,5585 center
set object 388 rect from 6660,5200 to 6845,5515 lw 1 fs empty
#set label "T1_t2_0388" at 6752,5357 center
set object 389 rect from 56630,3990 to 56930,4380 lw 1 fs empty
#set label "T1_t2_0389" at 56780,4185 center
set object 390 rect from 47195,2720 to 47510,3200 lw 1 fs empty
#set label "T1_t2_0390" at 47352,2960 center
set object 391 rect from 42435,640 to 42710,1160 lw 1 fs empty
#set label "T1_t2_0391" at 42572,900 center
set object 392 rect from 20085,930 to 20275,1480 lw 1 fs empty
#set label "T1_t2_0392" at 20180,1205 center
set object 393 rect from 37605,1620 to 37810,1940 lw 1 fs empty
#set label "T1_t2_0393" at 37707,1780 center
set object 394 rect from 9115,3470 to 9440,3740 lw 1 fs empty
#set label "T1_t2_0394" at 9277,3605 center
set object 395 rect from 23760,600 to 24005,1200 lw 1 fs empty
#set label "T1_t2_0395" at 23882,900 center
set object 396 rect from 29410,3115 to 29655,3715 lw 1 fs empty
#set label "T1_t2_0396" at 29532,3415 center
set object 397 rect from 14225,580 to 14310,610 lw 1 fs empty
#set label "T1_t2_0397" at 14267,595 center
set object 398 rect from 34575,3860 to 34940,4790 lw 1 fs empty
#set label "T1_t2_0398" at 34757,4325 center
set object 399 rect from 56040,5615 to 56170,5805 lw 1 fs empty
#set label "T1_t2_0399" at 56105,5710 center
set object 400 rect from 460,0 to 795,580 lw 1 fs empty
#set label "T1_t2_0400" at 627,290 center
set object 401 rect from 29410,0 to 29855,665 lw 1 fs empty
#set label "T1_t2_0401" at 29632,332 center
set object 402 rect from 45695,3620 to 45870,3850 lw 1 fs empty
#set label "T1_t2_0402" at 45782,3735 center
set object 403 rect from 18585,0 to 18790,320 lw 1 fs empty
#set label "T1_t2_0403" at 18687,160 center
set object 404 rect from 12495,5890 to 12745,6030 lw 1 fs empty
#set label "T1_t2_0404" at 12620,5960 center
set object 405 rect from 50960,3935 to 51335,4845 lw 1 fs empty
#set label "T1_t2_0405" at 51147,4390 center
set object 406 rect from 43005,730 to 43085,880 lw 1 fs empty
#set label "T1_t2_0406" at 43045,805 center
set object 407 rect from 43995,5100 to 44375,6080 lw 1 fs empty
#set label "T1_t2_0407" at 44185,5590 center
set object 408 rect from 745,1110 to 995,1250 lw 1 fs empty
#set label "T1_t2_0408" at 870,1180 center
set object 409 rect from 30520,5815 to 30730,6410 lw 1 fs empty
#set label "T1_t2_0409" at 30625,6112 center
set object 410 rect from 37605,2350 to 37855,2490 lw 1 fs empty
#set label "T1_t2_0410" at 37730,2420 center
set object 411 rect from 56630,5140 to 56945,5620 lw 1 fs empty
#set label "T1_t2_0411" at 56787,5380 center
set object 412 rect from 460,5770 to 625,5950 lw 1 fs empty
#set label "T1_t2_0412" at 542,5860 center
set object 413 rect from 42710,1980 to 42960,2120 lw 1 fs empty
#set label "T1_t2_0413" at 42835,2050 center
set object 414 rect from 18785,4380 to 18925,4530 lw 1 fs empty
#set label "T1_t2_0414" at 18855,4455 center
set object 415 rect from 29410,4415 to 29665,4625 lw 1 fs empty
#set label "T1_t2_0415" at 29537,4520 center
set object 416 rect from 52240,1650 to 52295,1720 lw 1 fs empty
#set label "T1_t2_0416" at 52267,1685 center
set object 417 rect from 11245,145 to 11360,425 lw 1 fs empty
#set label "T1_t2_0417" at 11302,285 center
set object 418 rect from 57620,5100 to 57930,5810 lw 1 fs empty
#set label "T1_t2_0418" at 57775,5455 center
set object 419 rect from 62975,580 to 63135,1000 lw 1 fs empty
#set label "T1_t2_0419" at 63055,790 center
set object 420 rect from 17235,2860 to 17315,3010 lw 1 fs empty
#set label "T1_t2_0420" at 17275,2935 center
set object 421 rect from 40460,1320 to 40690,1850 lw 1 fs empty
#set label "T1_t2_0421" at 40575,1585 center
set object 422 rect from 31830,1820 to 31950,2090 lw 1 fs empty
#set label "T1_t2_0422" at 31890,1955 center
set object 423 rect from 46250,660 to 46330,810 lw 1 fs empty
#set label "T1_t2_0423" at 46290,735 center
set object 424 rect from 58515,5380 to 58740,5810 lw 1 fs empty
#set label "T1_t2_0424" at 58627,5595 center
set object 425 rect from 48815,250 to 49020,570 lw 1 fs empty
#set label "T1_t2_0425" at 48917,410 center
set object 426 rect from 33025,1730 to 33245,2280 lw 1 fs empty
#set label "T1_t2_0426" at 33135,2005 center
set object 427 rect from 22170,3270 to 22405,3610 lw 1 fs empty
#set label "T1_t2_0427" at 22287,3440 center
set object 428 rect from 62750,1230 to 62860,1270 lw 1 fs empty
#set label "T1_t2_0428" at 62805,1250 center
set object 429 rect from 225,3190 to 430,3510 lw 1 fs empty
#set label "T1_t2_0429" at 327,3350 center
set object 430 rect from 59510,3510 to 59780,3690 lw 1 fs empty
#set label "T1_t2_0430" at 59645,3600 center
set object 431 rect from 26075,2405 to 26380,3045 lw 1 fs empty
#set label "T1_t2_0431" at 26227,2725 center
set object 432 rect from 40270,520 to 40420,960 lw 1 fs empty
#set label "T1_t2_0432" at 40345,740 center
set object 433 rect from 39905,4505 to 40215,5215 lw 1 fs empty
#set label "T1_t2_0433" at 40060,4860 center
set object 434 rect from 32585,2020 to 32710,2190 lw 1 fs empty
#set label "T1_t2_0434" at 32647,2105 center
set object 435 rect from 63245,0 to 63660,330 lw 1 fs empty
#set label "T1_t2_0435" at 63452,165 center
set object 436 rect from 47510,3920 to 47635,4090 lw 1 fs empty
#set label "T1_t2_0436" at 47572,4005 center
set object 437 rect from 9115,2920 to 9285,3150 lw 1 fs empty
#set label "T1_t2_0437" at 9200,3035 center
set object 438 rect from 58500,640 to 58735,980 lw 1 fs empty
#set label "T1_t2_0438" at 58617,810 center
set object 439 rect from 39185,810 to 39210,860 lw 1 fs empty
#set label "T1_t2_0439" at 39197,835 center
set object 440 rect from 40270,960 to 40460,1510 lw 1 fs empty
#set label "T1_t2_0440" at 40365,1235 center
set object 441 rect from 42710,0 to 43150,730 lw 1 fs empty
#set label "T1_t2_0441" at 42930,365 center
set object 442 rect from 15850,990 to 16045,1300 lw 1 fs empty
#set label "T1_t2_0442" at 15947,1145 center
set object 443 rect from 19075,3265 to 19340,3855 lw 1 fs empty
#set label "T1_t2_0443" at 19207,3560 center
set object 444 rect from 52950,3520 to 53275,3790 lw 1 fs empty
#set label "T1_t2_0444" at 53112,3655 center
set object 445 rect from 46435,3615 to 46655,4165 lw 1 fs empty
#set label "T1_t2_0445" at 46545,3890 center
set object 446 rect from 28115,4585 to 28270,4965 lw 1 fs empty
#set label "T1_t2_0446" at 28192,4775 center
set object 447 rect from 36580,2030 to 36870,2700 lw 1 fs empty
#set label "T1_t2_0447" at 36725,2365 center
set object 448 rect from 14805,4955 to 15010,5275 lw 1 fs empty
#set label "T1_t2_0448" at 14907,5115 center
set object 449 rect from 12120,6250 to 12480,6395 lw 1 fs empty
#set label "T1_t2_0449" at 12300,6322 center
set object 450 rect from 55730,5945 to 55945,6215 lw 1 fs empty
#set label "T1_t2_0450" at 55837,6080 center
set object 451 rect from 1010,3220 to 1140,3410 lw 1 fs empty
#set label "T1_t2_0451" at 1075,3315 center
set object 452 rect from 4585,2170 to 4870,2890 lw 1 fs empty
#set label "T1_t2_0452" at 4727,2530 center
set object 453 rect from 44375,4210 to 44730,4920 lw 1 fs empty
#set label "T1_t2_0453" at 44552,4565 center
set object 454 rect from 53845,4845 to 54080,5185 lw 1 fs empty
#set label "T1_t2_0454" at 53962,5015 center
set object 455 rect from 12270,3600 to 12505,3940 lw 1 fs empty
#set label "T1_t2_0455" at 12387,3770 center
set object 456 rect from 19730,3375 to 19975,3975 lw 1 fs empty
#set label "T1_t2_0456" at 19852,3675 center
set object 457 rect from 63245,1300 to 63365,1570 lw 1 fs empty
#set label "T1_t2_0457" at 63305,1435 center
set object 458 rect from 43385,2770 to 43745,2915 lw 1 fs empty
#set label "T1_t2_0458" at 43565,2842 center
set object 459 rect from 39560,3635 to 39735,3865 lw 1 fs empty
#set label "T1_t2_0459" at 39647,3750 center
set object 460 rect from 2055,0 to 2345,670 lw 1 fs empty
#set label "T1_t2_0460" at 2200,335 center
set object 461 rect from 44375,910 to 44570,1220 lw 1 fs empty
#set label "T1_t2_0461" at 44472,1065 center
set object 462 rect from 16450,1400 to 16955,2520 lw 1 fs empty
#set label "T1_t2_0462" at 16702,1960 center
set object 463 rect from 59115,3970 to 59295,4270 lw 1 fs empty
#set label "T1_t2_0463" at 59205,4120 center
set object 464 rect from 52950,3000 to 53225,3520 lw 1 fs empty
#set label "T1_t2_0464" at 53087,3260 center
set object 465 rect from 41630,1870 to 41795,2050 lw 1 fs empty
#set label "T1_t2_0465" at 41712,1960 center
set object 466 rect from 11245,0 to 11605,145 lw 1 fs empty
#set label "T1_t2_0466" at 11425,72 center
set object 467 rect from 22170,4840 to 22405,5180 lw 1 fs empty
#set label "T1_t2_0467" at 22287,5010 center
set object 468 rect from 59515,1770 to 59725,2365 lw 1 fs empty
#set label "T1_t2_0468" at 59620,2067 center
set object 469 rect from 17590,4025 to 17885,4555 lw 1 fs empty
#set label "T1_t2_0469" at 17737,4290 center
set object 470 rect from 9100,2020 to 9155,2090 lw 1 fs empty
#set label "T1_t2_0470" at 9127,2055 center
set object 471 rect from 61445,2510 to 61670,2940 lw 1 fs empty
#set label "T1_t2_0471" at 61557,2725 center
set object 472 rect from 30580,3170 to 30840,3370 lw 1 fs empty
#set label "T1_t2_0472" at 30710,3270 center
set object 473 rect from 22170,1290 to 22470,1680 lw 1 fs empty
#set label "T1_t2_0473" at 22320,1485 center
set object 474 rect from 52575,0 to 52860,720 lw 1 fs empty
#set label "T1_t2_0474" at 52717,360 center
set object 475 rect from 39000,1520 to 39185,1835 lw 1 fs empty
#set label "T1_t2_0475" at 39092,1677 center
set object 476 rect from 51745,5860 to 52060,6340 lw 1 fs empty
#set label "T1_t2_0476" at 51902,6100 center
set object 477 rect from 63570,1480 to 63690,1750 lw 1 fs empty
#set label "T1_t2_0477" at 63630,1615 center
set object 478 rect from 11590,895 to 11705,1175 lw 1 fs empty
#set label "T1_t2_0478" at 11647,1035 center
set object 479 rect from 35845,5430 to 36025,5730 lw 1 fs empty
#set label "T1_t2_0479" at 35935,5580 center
set object 480 rect from 5275,4310 to 5525,4450 lw 1 fs empty
#set label "T1_t2_0480" at 5400,4380 center
set object 481 rect from 57000,2810 to 57155,3190 lw 1 fs empty
#set label "T1_t2_0481" at 57077,3000 center
set object 482 rect from 38000,3580 to 38120,3850 lw 1 fs empty
#set label "T1_t2_0482" at 38060,3715 center
set object 483 rect from 41440,0 to 41770,640 lw 1 fs empty
#set label "T1_t2_0483" at 41605,320 center
set object 484 rect from 62150,2125 to 62560,2705 lw 1 fs empty
#set label "T1_t2_0484" at 62355,2415 center
set object 485 rect from 60965,1370 to 61165,1710 lw 1 fs empty
#set label "T1_t2_0485" at 61065,1540 center
set object 486 rect from 18375,5965 to 18475,6085 lw 1 fs empty
#set label "T1_t2_0486" at 18425,6025 center
set object 487 rect from 22930,1020 to 23180,1160 lw 1 fs empty
#set label "T1_t2_0487" at 23055,1090 center
set object 488 rect from 50960,3345 to 51300,3935 lw 1 fs empty
#set label "T1_t2_0488" at 51130,3640 center
set object 489 rect from 28075,3775 to 28275,4115 lw 1 fs empty
#set label "T1_t2_0489" at 28175,3945 center
set object 490 rect from 38420,0 to 38755,580 lw 1 fs empty
#set label "T1_t2_0490" at 38587,290 center
set object 491 rect from 5275,3100 to 5550,3620 lw 1 fs empty
#set label "T1_t2_0491" at 5412,3360 center
set object 492 rect from 33025,1050 to 33295,1230 lw 1 fs empty
#set label "T1_t2_0492" at 33160,1140 center
set object 493 rect from 45910,2360 to 46130,2910 lw 1 fs empty
#set label "T1_t2_0493" at 46020,2635 center
set object 494 rect from 10500,4790 to 10880,5770 lw 1 fs empty
#set label "T1_t2_0494" at 10690,5280 center
set object 495 rect from 55200,3890 to 55415,4160 lw 1 fs empty
#set label "T1_t2_0495" at 55307,4025 center
set object 496 rect from 23440,2965 to 23520,3115 lw 1 fs empty
#set label "T1_t2_0496" at 23480,3040 center
set object 497 rect from 2055,940 to 2350,1470 lw 1 fs empty
#set label "T1_t2_0497" at 2202,1205 center
set object 498 rect from 60880,2030 to 61210,2670 lw 1 fs empty
#set label "T1_t2_0498" at 61045,2350 center
set object 499 rect from 48855,1360 to 49145,2030 lw 1 fs empty
#set label "T1_t2_0499" at 49000,1695 center
set object 500 rect from 39210,3105 to 39560,3915 lw 1 fs empty
#set label "T1_t2_0500" at 39385,3510 center
set object 501 rect from 52115,1070 to 52450,1650 lw 1 fs empty
#set label "T1_t2_0501" at 52282,1360 center
set object 502 rect from 59195,2990 to 59320,3160 lw 1 fs empty
#set label "T1_t2_0502" at 59257,3075 center
set object 503 rect from 45025,970 to 45160,1220 lw 1 fs empty
#set label "T1_t2_0503" at 45092,1095 center
set object 504 rect from 6660,980 to 6990,1620 lw 1 fs empty
#set label "T1_t2_0504" at 6825,1300 center
set object 505 rect from 52950,3790 to 53295,4070 lw 1 fs empty
#set label "T1_t2_0505" at 53122,3930 center
set object 506 rect from 41175,3820 to 41390,4090 lw 1 fs empty
#set label "T1_t2_0506" at 41282,3955 center
set object 507 rect from 22515,2200 to 22805,2870 lw 1 fs empty
#set label "T1_t2_0507" at 22660,2535 center
set object 508 rect from 15785,2810 to 16125,3400 lw 1 fs empty
#set label "T1_t2_0508" at 15955,3105 center
set object 509 rect from 33070,3495 to 33365,4025 lw 1 fs empty
#set label "T1_t2_0509" at 33217,3760 center
set object 510 rect from 27465,0 to 27775,710 lw 1 fs empty
#set label "T1_t2_0510" at 27620,355 center
set object 511 rect from 50150,1450 to 50405,1660 lw 1 fs empty
#set label "T1_t2_0511" at 50277,1555 center
set object 512 rect from 51760,3740 to 51995,4080 lw 1 fs empty
#set label "T1_t2_0512" at 51877,3910 center
set object 513 rect from 43925,4035 to 44285,4180 lw 1 fs empty
#set label "T1_t2_0513" at 44105,4107 center
set object 514 rect from 30225,5165 to 30450,5595 lw 1 fs empty
#set label "T1_t2_0514" at 30337,5380 center
set object 515 rect from 4380,2890 to 4515,3140 lw 1 fs empty
#set label "T1_t2_0515" at 4447,3015 center
set object 516 rect from 11245,2435 to 11370,2605 lw 1 fs empty
#set label "T1_t2_0516" at 11307,2520 center
set object 517 rect from 34450,0 to 34865,330 lw 1 fs empty
#set label "T1_t2_0517" at 34657,165 center
set object 518 rect from 55200,4640 to 55480,5460 lw 1 fs empty
#set label "T1_t2_0518" at 55340,5050 center
set object 519 rect from 17945,2240 to 18235,2910 lw 1 fs empty
#set label "T1_t2_0519" at 18090,2575 center
set object 520 rect from 54435,3005 to 54710,3525 lw 1 fs empty
#set label "T1_t2_0520" at 54572,3265 center
set object 521 rect from 29720,865 to 29850,1055 lw 1 fs empty
#set label "T1_t2_0521" at 29785,960 center
set object 522 rect from 52115,1650 to 52240,1820 lw 1 fs empty
#set label "T1_t2_0522" at 52177,1735 center
set object 523 rect from 23400,1880 to 23740,2470 lw 1 fs empty
#set label "T1_t2_0523" at 23570,2175 center
set object 524 rect from 44515,3680 to 44755,4000 lw 1 fs empty
#set label "T1_t2_0524" at 44635,3840 center
set object 525 rect from 26690,520 to 27065,1430 lw 1 fs empty
#set label "T1_t2_0525" at 26877,975 center
set object 526 rect from 27700,3370 to 27855,3750 lw 1 fs empty
#set label "T1_t2_0526" at 27777,3560 center
set object 527 rect from 18315,5100 to 18530,5370 lw 1 fs empty
#set label "T1_t2_0527" at 18422,5235 center
set object 528 rect from 31350,5090 to 31690,5680 lw 1 fs empty
#set label "T1_t2_0528" at 31520,5385 center
set object 529 rect from 32290,4710 to 32565,5230 lw 1 fs empty
#set label "T1_t2_0529" at 32427,4970 center
set object 530 rect from 55545,1250 to 55660,1530 lw 1 fs empty
#set label "T1_t2_0530" at 55602,1390 center
set object 531 rect from 10490,3550 to 10730,3870 lw 1 fs empty
#set label "T1_t2_0531" at 10610,3710 center
set object 532 rect from 60785,0 to 61250,1050 lw 1 fs empty
#set label "T1_t2_0532" at 61017,525 center
set object 533 rect from 28770,1460 to 28920,1900 lw 1 fs empty
#set label "T1_t2_0533" at 28845,1680 center
set object 534 rect from 33585,540 to 33875,1210 lw 1 fs empty
#set label "T1_t2_0534" at 33730,875 center
set object 535 rect from 35235,5660 to 35560,5930 lw 1 fs empty
#set label "T1_t2_0535" at 35397,5795 center
set object 536 rect from 25435,910 to 25855,1570 lw 1 fs empty
#set label "T1_t2_0536" at 25645,1240 center
set object 537 rect from 48595,2830 to 48885,3500 lw 1 fs empty
#set label "T1_t2_0537" at 48740,3165 center
set object 538 rect from 24740,210 to 24965,640 lw 1 fs empty
#set label "T1_t2_0538" at 24852,425 center
set object 539 rect from 34755,4790 to 34980,5220 lw 1 fs empty
#set label "T1_t2_0539" at 34867,5005 center
set object 540 rect from 10555,340 to 10855,730 lw 1 fs empty
#set label "T1_t2_0540" at 10705,535 center
set object 541 rect from 6070,930 to 6150,1080 lw 1 fs empty
#set label "T1_t2_0541" at 6110,1005 center
set object 542 rect from 19455,2585 to 19720,3175 lw 1 fs empty
#set label "T1_t2_0542" at 19587,2880 center
set object 543 rect from 3620,1610 to 3825,1930 lw 1 fs empty
#set label "T1_t2_0543" at 3722,1770 center
set object 544 rect from 3760,1930 to 4065,2570 lw 1 fs empty
#set label "T1_t2_0544" at 3912,2250 center
set object 545 rect from 44335,4035 to 44375,4115 lw 1 fs empty
#set label "T1_t2_0545" at 44355,4075 center
set object 546 rect from 62360,3775 to 62625,4365 lw 1 fs empty
#set label "T1_t2_0546" at 62492,4070 center
set object 547 rect from 43375,3855 to 43630,4065 lw 1 fs empty
#set label "T1_t2_0547" at 43502,3960 center
set object 548 rect from 57000,2230 to 57235,2570 lw 1 fs empty
#set label "T1_t2_0548" at 57117,2400 center
set object 549 rect from 54725,0 to 55110,850 lw 1 fs empty
#set label "T1_t2_0549" at 54917,425 center
set object 550 rect from 9670,4280 to 9900,4810 lw 1 fs empty
#set label "T1_t2_0550" at 9785,4545 center
set object 551 rect from 19135,910 to 19315,1210 lw 1 fs empty
#set label "T1_t2_0551" at 19225,1060 center
set object 552 rect from 8435,1730 to 8530,1790 lw 1 fs empty
#set label "T1_t2_0552" at 8482,1760 center
set object 553 rect from 30520,0 to 30550,80 lw 1 fs empty
#set label "T1_t2_0553" at 30535,40 center
set object 554 rect from 62750,5910 to 63220,6340 lw 1 fs empty
#set label "T1_t2_0554" at 62985,6125 center
set object 555 rect from 4380,5820 to 4795,6150 lw 1 fs empty
#set label "T1_t2_0555" at 4587,5985 center
set object 556 rect from 50150,1660 to 50475,1930 lw 1 fs empty
#set label "T1_t2_0556" at 50312,1795 center
set object 557 rect from 10880,3065 to 11190,3775 lw 1 fs empty
#set label "T1_t2_0557" at 11035,3420 center
set object 558 rect from 52950,4070 to 53340,4570 lw 1 fs empty
#set label "T1_t2_0558" at 53145,4320 center
set object 559 rect from 1325,1910 to 1585,2110 lw 1 fs empty
#set label "T1_t2_0559" at 1455,2010 center
set object 560 rect from 10490,3870 to 10695,4190 lw 1 fs empty
#set label "T1_t2_0560" at 10592,4030 center
set object 561 rect from 45025,0 to 45395,970 lw 1 fs empty
#set label "T1_t2_0561" at 45210,485 center
set object 562 rect from 47510,0 to 48015,1120 lw 1 fs empty
#set label "T1_t2_0562" at 47762,560 center
set object 563 rect from 63880,2865 to 64035,3245 lw 1 fs empty
#set label "T1_t2_0563" at 63957,3055 center
set object 564 rect from 43745,670 to 44135,1170 lw 1 fs empty
#set label "T1_t2_0564" at 43940,920 center
set object 565 rect from 5275,5310 to 5590,5790 lw 1 fs empty
#set label "T1_t2_0565" at 5432,5550 center
set object 566 rect from 42710,2530 to 43045,3110 lw 1 fs empty
#set label "T1_t2_0566" at 42877,2820 center
set object 567 rect from 3390,1820 to 3600,2415 lw 1 fs empty
#set label "T1_t2_0567" at 3495,2117 center
set object 568 rect from 49150,5660 to 49460,6370 lw 1 fs empty
#set label "T1_t2_0568" at 49305,6015 center
set object 569 rect from 40580,2900 to 40920,3490 lw 1 fs empty
#set label "T1_t2_0569" at 40750,3195 center
set object 570 rect from 12270,3940 to 12500,4470 lw 1 fs empty
#set label "T1_t2_0570" at 12385,4205 center
set object 571 rect from 6150,930 to 6410,1130 lw 1 fs empty
#set label "T1_t2_0571" at 6280,1030 center
set object 572 rect from 57320,1510 to 57605,2230 lw 1 fs empty
#set label "T1_t2_0572" at 57462,1870 center
set object 573 rect from 24895,4330 to 25170,4850 lw 1 fs empty
#set label "T1_t2_0573" at 25032,4590 center
set object 574 rect from 59515,1190 to 59850,1770 lw 1 fs empty
#set label "T1_t2_0574" at 59682,1480 center
set object 575 rect from 38980,3525 to 39205,3955 lw 1 fs empty
#set label "T1_t2_0575" at 39092,3740 center
set object 576 rect from 64175,710 to 64335,1130 lw 1 fs empty
#set label "T1_t2_0576" at 64255,920 center
set object 577 rect from 32160,5820 to 32370,6415 lw 1 fs empty
#set label "T1_t2_0577" at 32265,6117 center
set object 578 rect from 41175,4320 to 41440,4910 lw 1 fs empty
#set label "T1_t2_0578" at 41307,4615 center
set object 579 rect from 30520,380 to 30605,410 lw 1 fs empty
#set label "T1_t2_0579" at 30562,395 center
set object 580 rect from 39905,4025 to 40220,4505 lw 1 fs empty
#set label "T1_t2_0580" at 40062,4265 center
set object 581 rect from 4070,1240 to 4370,1630 lw 1 fs empty
#set label "T1_t2_0581" at 4220,1435 center
set object 582 rect from 31630,390 to 31660,470 lw 1 fs empty
#set label "T1_t2_0582" at 31645,430 center
set object 583 rect from 57155,4690 to 57340,5005 lw 1 fs empty
#set label "T1_t2_0583" at 57247,4847 center
set object 584 rect from 62860,1920 to 63200,2510 lw 1 fs empty
#set label "T1_t2_0584" at 63030,2215 center
set object 585 rect from 7125,3810 to 7395,3990 lw 1 fs empty
#set label "T1_t2_0585" at 7260,3900 center
set object 586 rect from 15850,2120 to 16105,2330 lw 1 fs empty
#set label "T1_t2_0586" at 15977,2225 center
set object 587 rect from 8160,4610 to 8405,5210 lw 1 fs empty
#set label "T1_t2_0587" at 8282,4910 center
set object 588 rect from 17315,2860 to 17570,3070 lw 1 fs empty
#set label "T1_t2_0588" at 17442,2965 center
set object 589 rect from 36095,1455 to 36275,1755 lw 1 fs empty
#set label "T1_t2_0589" at 36185,1605 center
set object 590 rect from 46345,4305 to 46635,4975 lw 1 fs empty
#set label "T1_t2_0590" at 46490,4640 center
set object 591 rect from 19340,3865 to 19680,4455 lw 1 fs empty
#set label "T1_t2_0591" at 19510,4160 center
set object 592 rect from 17235,2630 to 17410,2860 lw 1 fs empty
#set label "T1_t2_0592" at 17322,2745 center
set object 593 rect from 50475,1610 to 50825,2420 lw 1 fs empty
#set label "T1_t2_0593" at 50650,2015 center
set object 594 rect from 41045,720 to 41380,1300 lw 1 fs empty
#set label "T1_t2_0594" at 41212,1010 center
set object 595 rect from 21430,1855 to 21710,2675 lw 1 fs empty
#set label "T1_t2_0595" at 21570,2265 center
set object 596 rect from 28980,2460 to 29410,3530 lw 1 fs empty
#set label "T1_t2_0596" at 29195,2995 center
set object 597 rect from 8535,0 to 8995,1100 lw 1 fs empty
#set label "T1_t2_0597" at 8765,550 center
set object 598 rect from 39580,1050 to 39885,1690 lw 1 fs empty
#set label "T1_t2_0598" at 39732,1370 center
set object 599 rect from 10260,140 to 10400,290 lw 1 fs empty
#set label "T1_t2_0599" at 10330,215 center
set object 600 rect from 7835,2420 to 8150,2900 lw 1 fs empty
#set label "T1_t2_0600" at 7992,2660 center
set object 601 rect from 21430,1055 to 22060,1855 lw 1 fs empty
#set label "T1_t2_0601" at 21745,1455 center
set object 602 rect from 44515,2960 to 44800,3680 lw 1 fs empty
#set label "T1_t2_0602" at 44657,3320 center
set object 603 rect from 44570,1880 to 44705,2130 lw 1 fs empty
#set label "T1_t2_0603" at 44637,2005 center
set object 604 rect from 63880,2695 to 64005,2865 lw 1 fs empty
#set label "T1_t2_0604" at 63942,2780 center
set object 605 rect from 1220,480 to 1440,1030 lw 1 fs empty
#set label "T1_t2_0605" at 1330,755 center
set object 606 rect from 29410,665 to 29500,750 lw 1 fs empty
#set label "T1_t2_0606" at 29455,707 center
set object 607 rect from 58000,825 to 58230,1355 lw 1 fs empty
#set label "T1_t2_0607" at 58115,1090 center
set object 608 rect from 58935,3830 to 59185,3970 lw 1 fs empty
#set label "T1_t2_0608" at 59060,3900 center
set object 609 rect from 27070,3540 to 27460,4040 lw 1 fs empty
#set label "T1_t2_0609" at 27265,3790 center
set object 610 rect from 52950,2800 to 53210,3000 lw 1 fs empty
#set label "T1_t2_0610" at 53080,2900 center
set object 611 rect from 41960,0 to 42200,320 lw 1 fs empty
#set label "T1_t2_0611" at 42080,160 center
set object 612 rect from 12745,2280 to 13130,3130 lw 1 fs empty
#set label "T1_t2_0612" at 12937,2705 center
set object 613 rect from 39905,3235 to 40150,3835 lw 1 fs empty
#set label "T1_t2_0613" at 40027,3535 center
set object 614 rect from 12885,710 to 13190,1350 lw 1 fs empty
#set label "T1_t2_0614" at 13037,1030 center
set object 615 rect from 9440,4280 to 9670,4810 lw 1 fs empty
#set label "T1_t2_0615" at 9555,4545 center
set object 616 rect from 50030,3920 to 50165,4170 lw 1 fs empty
#set label "T1_t2_0616" at 50097,4045 center
set object 617 rect from 31350,570 to 31465,850 lw 1 fs empty
#set label "T1_t2_0617" at 31407,710 center
set object 618 rect from 4585,1140 to 4780,1450 lw 1 fs empty
#set label "T1_t2_0618" at 4682,1295 center
set object 619 rect from 13195,0 to 13565,970 lw 1 fs empty
#set label "T1_t2_0619" at 13380,485 center
set object 620 rect from 46010,3505 to 46255,4105 lw 1 fs empty
#set label "T1_t2_0620" at 46132,3805 center
set object 621 rect from 50960,0 to 51285,270 lw 1 fs empty
#set label "T1_t2_0621" at 51122,135 center
set object 622 rect from 18255,2100 to 18505,2240 lw 1 fs empty
#set label "T1_t2_0622" at 18380,2170 center
set object 623 rect from 50960,2895 to 51105,3075 lw 1 fs empty
#set label "T1_t2_0623" at 51032,2985 center
set object 624 rect from 38420,5165 to 38555,5415 lw 1 fs empty
#set label "T1_t2_0624" at 38487,5290 center
set object 625 rect from 56040,575 to 56190,1015 lw 1 fs empty
#set label "T1_t2_0625" at 56115,795 center
set object 626 rect from 20460,2990 to 20910,3990 lw 1 fs empty
#set label "T1_t2_0626" at 20685,3490 center
set object 627 rect from 52115,4550 to 52460,4830 lw 1 fs empty
#set label "T1_t2_0627" at 52287,4690 center
set object 628 rect from 24805,5120 to 25230,6260 lw 1 fs empty
#set label "T1_t2_0628" at 25017,5690 center
set object 629 rect from 28325,900 to 28535,1495 lw 1 fs empty
#set label "T1_t2_0629" at 28430,1197 center
set object 630 rect from 60785,3705 to 61080,4235 lw 1 fs empty
#set label "T1_t2_0630" at 60932,3970 center
set object 631 rect from 31350,3870 to 31670,4560 lw 1 fs empty
#set label "T1_t2_0631" at 31510,4215 center
set object 632 rect from 23180,2650 to 23345,2830 lw 1 fs empty
#set label "T1_t2_0632" at 23262,2740 center
set object 633 rect from 46345,2250 to 46565,2800 lw 1 fs empty
#set label "T1_t2_0633" at 46455,2525 center
set object 634 rect from 5785,1210 to 6045,1410 lw 1 fs empty
#set label "T1_t2_0634" at 5915,1310 center
set object 635 rect from 54080,5025 to 54395,5505 lw 1 fs empty
#set label "T1_t2_0635" at 54237,5265 center
set object 636 rect from 27890,2270 to 28200,2980 lw 1 fs empty
#set label "T1_t2_0636" at 28045,2625 center
set object 637 rect from 6070,3170 to 6390,3860 lw 1 fs empty
#set label "T1_t2_0637" at 6230,3515 center
set object 638 rect from 27070,4630 to 27265,4940 lw 1 fs empty
#set label "T1_t2_0638" at 27167,4785 center
set object 639 rect from 35805,2110 to 36020,2380 lw 1 fs empty
#set label "T1_t2_0639" at 35912,2245 center
set object 640 rect from 41045,5840 to 41280,6180 lw 1 fs empty
#set label "T1_t2_0640" at 41162,6010 center
set object 641 rect from 35235,2980 to 35450,3250 lw 1 fs empty
#set label "T1_t2_0641" at 35342,3115 center
set object 642 rect from 11440,1915 to 11710,2095 lw 1 fs empty
#set label "T1_t2_0642" at 11575,2005 center
set object 643 rect from 27890,4115 to 28070,4415 lw 1 fs empty
#set label "T1_t2_0643" at 27980,4265 center
set object 644 rect from 11450,3685 to 11770,4375 lw 1 fs empty
#set label "T1_t2_0644" at 11610,4030 center
set object 645 rect from 6435,5630 to 6830,6360 lw 1 fs empty
#set label "T1_t2_0645" at 6632,5995 center
set object 646 rect from 2390,930 to 2470,1080 lw 1 fs empty
#set label "T1_t2_0646" at 2430,1005 center
set object 647 rect from 33980,3275 to 34360,4255 lw 1 fs empty
#set label "T1_t2_0647" at 34170,3765 center
set object 648 rect from 51515,1070 to 51760,1670 lw 1 fs empty
#set label "T1_t2_0648" at 51637,1370 center
set object 649 rect from 30105,3300 to 30450,3580 lw 1 fs empty
#set label "T1_t2_0649" at 30277,3440 center
set object 650 rect from 38805,4385 to 39185,5365 lw 1 fs empty
#set label "T1_t2_0650" at 38995,4875 center
set object 651 rect from 55200,3020 to 55465,3610 lw 1 fs empty
#set label "T1_t2_0651" at 55332,3315 center
set object 652 rect from 56190,1865 to 56405,2135 lw 1 fs empty
#set label "T1_t2_0652" at 56297,2000 center
set object 653 rect from 0,1140 to 355,1850 lw 1 fs empty
#set label "T1_t2_0653" at 177,1495 center
set object 654 rect from 36275,1455 to 36565,2125 lw 1 fs empty
#set label "T1_t2_0654" at 36420,1790 center
set object 655 rect from 64070,4100 to 64350,4920 lw 1 fs empty
#set label "T1_t2_0655" at 64210,4510 center
set object 656 rect from 19730,1885 to 20055,2155 lw 1 fs empty
#set label "T1_t2_0656" at 19892,2020 center
set object 657 rect from 58515,4790 to 58780,5380 lw 1 fs empty
#set label "T1_t2_0657" at 58647,5085 center
set object 658 rect from 7820,2420 to 7835,2430 lw 1 fs empty
#set label "T1_t2_0658" at 7827,2425 center
set object 659 rect from 54025,660 to 54340,1140 lw 1 fs empty
#set label "T1_t2_0659" at 54182,900 center
set object 660 rect from 35235,0 to 35520,720 lw 1 fs empty
#set label "T1_t2_0660" at 35377,360 center
set object 661 rect from 56190,895 to 56415,1325 lw 1 fs empty
#set label "T1_t2_0661" at 56302,1110 center
set object 662 rect from 12665,140 to 12745,290 lw 1 fs empty
#set label "T1_t2_0662" at 12705,215 center
set object 663 rect from 62560,2125 to 62665,2415 lw 1 fs empty
#set label "T1_t2_0663" at 62612,2270 center
set object 664 rect from 6435,4490 to 6745,5200 lw 1 fs empty
#set label "T1_t2_0664" at 6590,4845 center
set object 665 rect from 22170,4140 to 22505,4720 lw 1 fs empty
#set label "T1_t2_0665" at 22337,4430 center
set object 666 rect from 30940,1510 to 31220,2330 lw 1 fs empty
#set label "T1_t2_0666" at 31080,1920 center
set object 667 rect from 17050,1670 to 17275,2100 lw 1 fs empty
#set label "T1_t2_0667" at 17162,1885 center
set object 668 rect from 11590,725 to 11715,895 lw 1 fs empty
#set label "T1_t2_0668" at 11652,810 center
set object 669 rect from 38805,5965 to 39165,6110 lw 1 fs empty
#set label "T1_t2_0669" at 38985,6037 center
set object 670 rect from 10080,2090 to 10260,2390 lw 1 fs empty
#set label "T1_t2_0670" at 10170,2240 center
set object 671 rect from 62345,2705 to 62740,3435 lw 1 fs empty
#set label "T1_t2_0671" at 62542,3070 center
set object 672 rect from 9440,5330 to 9665,5760 lw 1 fs empty
#set label "T1_t2_0672" at 9552,5545 center
set object 673 rect from 8160,2210 to 8435,2730 lw 1 fs empty
#set label "T1_t2_0673" at 8297,2470 center
set object 674 rect from 40220,2735 to 40445,3165 lw 1 fs empty
#set label "T1_t2_0674" at 40332,2950 center
set object 675 rect from 53255,810 to 53365,850 lw 1 fs empty
#set label "T1_t2_0675" at 53310,830 center
set object 676 rect from 26075,1010 to 26435,1155 lw 1 fs empty
#set label "T1_t2_0676" at 26255,1082 center
set object 677 rect from 32500,2020 to 32585,2050 lw 1 fs empty
#set label "T1_t2_0677" at 32542,2035 center
set object 678 rect from 38120,3920 to 38325,4240 lw 1 fs empty
#set label "T1_t2_0678" at 38222,4080 center
set object 679 rect from 28930,900 to 29270,1490 lw 1 fs empty
#set label "T1_t2_0679" at 29100,1195 center
set object 680 rect from 5595,4620 to 5935,5210 lw 1 fs empty
#set label "T1_t2_0680" at 5765,4915 center
set object 681 rect from 25075,1800 to 25320,2400 lw 1 fs empty
#set label "T1_t2_0681" at 25197,2100 center
set object 682 rect from 34630,2040 to 34890,2240 lw 1 fs empty
#set label "T1_t2_0682" at 34760,2140 center
set object 683 rect from 28325,2210 to 28570,2810 lw 1 fs empty
#set label "T1_t2_0683" at 28447,2510 center
set object 684 rect from 48045,4380 to 48390,4660 lw 1 fs empty
#set label "T1_t2_0684" at 48217,4520 center
set object 685 rect from 55545,4675 to 56000,5945 lw 1 fs empty
#set label "T1_t2_0685" at 55772,5310 center
set object 686 rect from 37810,3435 to 38000,3985 lw 1 fs empty
#set label "T1_t2_0686" at 37905,3710 center
set object 687 rect from 19340,0 to 19710,970 lw 1 fs empty
#set label "T1_t2_0687" at 19525,485 center
set object 688 rect from 24740,3430 to 25145,4330 lw 1 fs empty
#set label "T1_t2_0688" at 24942,3880 center
set object 689 rect from 54395,5385 to 54665,5565 lw 1 fs empty
#set label "T1_t2_0689" at 54530,5475 center
set object 690 rect from 14310,1445 to 14410,1565 lw 1 fs empty
#set label "T1_t2_0690" at 14360,1505 center
set object 691 rect from 27070,5780 to 27320,5920 lw 1 fs empty
#set label "T1_t2_0691" at 27195,5850 center
set object 692 rect from 26075,3965 to 26370,4495 lw 1 fs empty
#set label "T1_t2_0692" at 26222,4230 center
set object 693 rect from 61080,3050 to 61235,3430 lw 1 fs empty
#set label "T1_t2_0693" at 61157,3240 center
set object 694 rect from 9665,5330 to 9990,5600 lw 1 fs empty
#set label "T1_t2_0694" at 9827,5465 center
set object 695 rect from 30940,500 to 31140,840 lw 1 fs empty
#set label "T1_t2_0695" at 31040,670 center
set object 696 rect from 35755,720 to 35960,1040 lw 1 fs empty
#set label "T1_t2_0696" at 35857,880 center
set object 697 rect from 10500,5770 to 10755,5980 lw 1 fs empty
#set label "T1_t2_0697" at 10627,5875 center
set object 698 rect from 25590,4110 to 25845,4320 lw 1 fs empty
#set label "T1_t2_0698" at 25717,4215 center
set object 699 rect from 23440,3115 to 23735,3645 lw 1 fs empty
#set label "T1_t2_0699" at 23587,3380 center
set object 700 rect from 55720,1780 to 55910,2330 lw 1 fs empty
#set label "T1_t2_0700" at 55815,2055 center
set object 701 rect from 43870,2865 to 44160,3535 lw 1 fs empty
#set label "T1_t2_0701" at 44015,3200 center
set object 702 rect from 62140,3575 to 62400,3775 lw 1 fs empty
#set label "T1_t2_0702" at 62270,3675 center
set object 703 rect from 61250,0 to 61555,640 lw 1 fs empty
#set label "T1_t2_0703" at 61402,320 center
set object 704 rect from 50960,2300 to 51170,2895 lw 1 fs empty
#set label "T1_t2_0704" at 51065,2597 center
set object 705 rect from 5595,5730 to 5955,5875 lw 1 fs empty
#set label "T1_t2_0705" at 5775,5802 center
set object 706 rect from 59860,960 to 60150,1630 lw 1 fs empty
#set label "T1_t2_0706" at 60005,1295 center
set object 707 rect from 1690,1690 to 2015,1960 lw 1 fs empty
#set label "T1_t2_0707" at 1852,1825 center
set object 708 rect from 26075,420 to 26340,1010 lw 1 fs empty
#set label "T1_t2_0708" at 26207,715 center
set object 709 rect from 54725,4455 to 55125,4845 lw 1 fs empty
#set label "T1_t2_0709" at 54925,4650 center
set object 710 rect from 25230,3430 to 25340,3470 lw 1 fs empty
#set label "T1_t2_0710" at 25285,3450 center
set object 711 rect from 4660,4400 to 4925,4990 lw 1 fs empty
#set label "T1_t2_0711" at 4792,4695 center
set object 712 rect from 35565,1450 to 35720,1830 lw 1 fs empty
#set label "T1_t2_0712" at 35642,1640 center
set object 713 rect from 5595,5210 to 5870,5730 lw 1 fs empty
#set label "T1_t2_0713" at 5732,5470 center
set object 714 rect from 49845,3650 to 50060,3920 lw 1 fs empty
#set label "T1_t2_0714" at 49952,3785 center
set object 715 rect from 38730,580 to 38805,740 lw 1 fs empty
#set label "T1_t2_0715" at 38767,660 center
set object 716 rect from 2055,670 to 2380,940 lw 1 fs empty
#set label "T1_t2_0716" at 2217,805 center
set object 717 rect from 40075,2385 to 40240,2565 lw 1 fs empty
#set label "T1_t2_0717" at 40157,2475 center
set object 718 rect from 62150,1915 to 62405,2125 lw 1 fs empty
#set label "T1_t2_0718" at 62277,2020 center
set object 719 rect from 41045,2120 to 41440,2850 lw 1 fs empty
#set label "T1_t2_0719" at 41242,2485 center
set object 720 rect from 5785,600 to 5980,910 lw 1 fs empty
#set label "T1_t2_0720" at 5882,755 center
set object 721 rect from 15010,5700 to 15260,5840 lw 1 fs empty
#set label "T1_t2_0721" at 15135,5770 center
set object 722 rect from 4380,0 to 4620,320 lw 1 fs empty
#set label "T1_t2_0722" at 4500,160 center
set object 723 rect from 30940,3690 to 31260,4380 lw 1 fs empty
#set label "T1_t2_0723" at 31100,4035 center
set object 724 rect from 47510,4880 to 47890,5860 lw 1 fs empty
#set label "T1_t2_0724" at 47700,5370 center
set object 725 rect from 15895,810 to 16035,960 lw 1 fs empty
#set label "T1_t2_0725" at 15965,885 center
set object 726 rect from 56000,1250 to 56040,1330 lw 1 fs empty
#set label "T1_t2_0726" at 56020,1290 center
set object 727 rect from 0,2380 to 75,2540 lw 1 fs empty
#set label "T1_t2_0727" at 37,2460 center
set object 728 rect from 39210,5715 to 39380,5945 lw 1 fs empty
#set label "T1_t2_0728" at 39295,5830 center
set object 729 rect from 20185,1480 to 20335,1920 lw 1 fs empty
#set label "T1_t2_0729" at 20260,1700 center
set object 730 rect from 26075,3045 to 26320,3645 lw 1 fs empty
#set label "T1_t2_0730" at 26197,3345 center
set object 731 rect from 33585,270 to 33705,540 lw 1 fs empty
#set label "T1_t2_0731" at 33645,405 center
set object 732 rect from 22805,1340 to 23100,1870 lw 1 fs empty
#set label "T1_t2_0732" at 22952,1605 center
set object 733 rect from 31830,2090 to 32065,2430 lw 1 fs empty
#set label "T1_t2_0733" at 31947,2260 center
set object 734 rect from 3245,1000 to 3585,1590 lw 1 fs empty
#set label "T1_t2_0734" at 3415,1295 center
set object 735 rect from 54210,3915 to 54485,4435 lw 1 fs empty
#set label "T1_t2_0735" at 54347,4175 center
set object 736 rect from 46010,2910 to 46220,3505 lw 1 fs empty
#set label "T1_t2_0736" at 46115,3207 center
set object 737 rect from 27070,2720 to 27350,3540 lw 1 fs empty
#set label "T1_t2_0737" at 27210,3130 center
set object 738 rect from 28070,4585 to 28115,4705 lw 1 fs empty
#set label "T1_t2_0738" at 28092,4645 center
set object 739 rect from 13195,970 to 13385,1520 lw 1 fs empty
#set label "T1_t2_0739" at 13290,1245 center
set object 740 rect from 49440,1780 to 49610,2010 lw 1 fs empty
#set label "T1_t2_0740" at 49525,1895 center
set object 741 rect from 32160,2720 to 32360,3060 lw 1 fs empty
#set label "T1_t2_0741" at 32260,2890 center
set object 742 rect from 42380,0 to 42710,640 lw 1 fs empty
#set label "T1_t2_0742" at 42545,320 center
set object 743 rect from 1690,0 to 1980,670 lw 1 fs empty
#set label "T1_t2_0743" at 1835,335 center
set object 744 rect from 46345,5635 to 46685,6225 lw 1 fs empty
#set label "T1_t2_0744" at 46515,5930 center
set object 745 rect from 45560,3870 to 45775,4140 lw 1 fs empty
#set label "T1_t2_0745" at 45667,4005 center
set object 746 rect from 28570,3460 to 28865,3990 lw 1 fs empty
#set label "T1_t2_0746" at 28717,3725 center
set object 747 rect from 50150,1310 to 50400,1450 lw 1 fs empty
#set label "T1_t2_0747" at 50275,1380 center
set object 748 rect from 16450,3660 to 16650,4000 lw 1 fs empty
#set label "T1_t2_0748" at 16550,3830 center
set object 749 rect from 13195,2290 to 13350,2670 lw 1 fs empty
#set label "T1_t2_0749" at 13272,2480 center
set object 750 rect from 25895,3930 to 26075,4230 lw 1 fs empty
#set label "T1_t2_0750" at 25985,4080 center
set object 751 rect from 1690,1960 to 1935,2560 lw 1 fs empty
#set label "T1_t2_0751" at 1812,2260 center
set object 752 rect from 46785,580 to 46930,760 lw 1 fs empty
#set label "T1_t2_0752" at 46857,670 center
set object 753 rect from 22170,480 to 22235,510 lw 1 fs empty
#set label "T1_t2_0753" at 22202,495 center
set object 754 rect from 59095,2990 to 59195,3110 lw 1 fs empty
#set label "T1_t2_0754" at 59145,3050 center
set object 755 rect from 14630,0 to 14870,320 lw 1 fs empty
#set label "T1_t2_0755" at 14750,160 center
set object 756 rect from 6150,1850 to 6395,2450 lw 1 fs empty
#set label "T1_t2_0756" at 6272,2150 center
set object 757 rect from 54725,5635 to 54980,5845 lw 1 fs empty
#set label "T1_t2_0757" at 54852,5740 center
set object 758 rect from 39500,3915 to 39785,4635 lw 1 fs empty
#set label "T1_t2_0758" at 39642,4275 center
set object 759 rect from 18925,2675 to 19075,3115 lw 1 fs empty
#set label "T1_t2_0759" at 19000,2895 center
set object 760 rect from 18585,2430 to 18925,3020 lw 1 fs empty
#set label "T1_t2_0760" at 18755,2725 center
set object 761 rect from 7610,5705 to 7950,6295 lw 1 fs empty
#set label "T1_t2_0761" at 7780,6000 center
set object 762 rect from 62525,1055 to 62750,1485 lw 1 fs empty
#set label "T1_t2_0762" at 62637,1270 center
set object 763 rect from 22170,5180 to 22455,5900 lw 1 fs empty
#set label "T1_t2_0763" at 22312,5540 center
set object 764 rect from 56160,3415 to 56330,3645 lw 1 fs empty
#set label "T1_t2_0764" at 56245,3530 center
set object 765 rect from 36920,940 to 37215,1470 lw 1 fs empty
#set label "T1_t2_0765" at 37067,1205 center
set object 766 rect from 18285,640 to 18565,1460 lw 1 fs empty
#set label "T1_t2_0766" at 18425,1050 center
set object 767 rect from 36025,4855 to 36235,5450 lw 1 fs empty
#set label "T1_t2_0767" at 36130,5152 center
set object 768 rect from 5275,2360 to 5530,2570 lw 1 fs empty
#set label "T1_t2_0768" at 5402,2465 center
set object 769 rect from 460,2040 to 755,2570 lw 1 fs empty
#set label "T1_t2_0769" at 607,2305 center
set object 770 rect from 52295,1650 to 52525,2180 lw 1 fs empty
#set label "T1_t2_0770" at 52410,1915 center
set object 771 rect from 30185,4065 to 30520,4645 lw 1 fs empty
#set label "T1_t2_0771" at 30352,4355 center
set object 772 rect from 7325,3600 to 7580,3810 lw 1 fs empty
#set label "T1_t2_0772" at 7452,3705 center
set object 773 rect from 5320,550 to 5560,870 lw 1 fs empty
#set label "T1_t2_0773" at 5440,710 center
set object 774 rect from 28325,5120 to 28605,5940 lw 1 fs empty
#set label "T1_t2_0774" at 28465,5530 center
set object 775 rect from 61725,0 to 61845,270 lw 1 fs empty
#set label "T1_t2_0775" at 61785,135 center
set object 776 rect from 44705,1880 to 45005,2270 lw 1 fs empty
#set label "T1_t2_0776" at 44855,2075 center
set object 777 rect from 20910,0 to 21285,910 lw 1 fs empty
#set label "T1_t2_0777" at 21097,455 center
set object 778 rect from 35235,3890 to 35535,4280 lw 1 fs empty
#set label "T1_t2_0778" at 35385,4085 center
set object 779 rect from 8995,0 to 9285,670 lw 1 fs empty
#set label "T1_t2_0779" at 9140,335 center
set object 780 rect from 32360,3530 to 32780,4190 lw 1 fs empty
#set label "T1_t2_0780" at 32570,3860 center
set object 781 rect from 24070,730 to 24445,1640 lw 1 fs empty
#set label "T1_t2_0781" at 24257,1185 center
set object 782 rect from 56160,3845 to 56400,4165 lw 1 fs empty
#set label "T1_t2_0782" at 56280,4005 center
set object 783 rect from 59140,690 to 59325,1005 lw 1 fs empty
#set label "T1_t2_0783" at 59232,847 center
set object 784 rect from 2870,2310 to 3080,2905 lw 1 fs empty
#set label "T1_t2_0784" at 2975,2607 center
set object 785 rect from 7610,1390 to 7865,1600 lw 1 fs empty
#set label "T1_t2_0785" at 7737,1495 center
set object 786 rect from 38000,0 to 38055,70 lw 1 fs empty
#set label "T1_t2_0786" at 38027,35 center
set object 787 rect from 23760,4035 to 24070,4745 lw 1 fs empty
#set label "T1_t2_0787" at 23915,4390 center
set object 788 rect from 20460,3990 to 20685,4420 lw 1 fs empty
#set label "T1_t2_0788" at 20572,4205 center
set object 789 rect from 47610,3190 to 48005,3920 lw 1 fs empty
#set label "T1_t2_0789" at 47807,3555 center
set object 790 rect from 21190,910 to 21305,1190 lw 1 fs empty
#set label "T1_t2_0790" at 21247,1050 center
set object 791 rect from 18235,2240 to 18545,2950 lw 1 fs empty
#set label "T1_t2_0791" at 18390,2595 center
set object 792 rect from 24575,1060 to 24710,1310 lw 1 fs empty
#set label "T1_t2_0792" at 24642,1185 center
set object 793 rect from 55200,3610 to 55545,3890 lw 1 fs empty
#set label "T1_t2_0793" at 55372,3750 center
set object 794 rect from 58515,5810 to 58685,6040 lw 1 fs empty
#set label "T1_t2_0794" at 58600,5925 center
set object 795 rect from 57620,3780 to 57915,4310 lw 1 fs empty
#set label "T1_t2_0795" at 57767,4045 center
set object 796 rect from 26565,1570 to 26695,1760 lw 1 fs empty
#set label "T1_t2_0796" at 26630,1665 center
set object 797 rect from 63245,2330 to 63435,2880 lw 1 fs empty
#set label "T1_t2_0797" at 63340,2605 center
set object 798 rect from 26695,1570 to 27030,2150 lw 1 fs empty
#set label "T1_t2_0798" at 26862,1860 center
set object 799 rect from 28325,4270 to 28635,4980 lw 1 fs empty
#set label "T1_t2_0799" at 28480,4625 center
set object 800 rect from 45560,2600 to 45820,2800 lw 1 fs empty
#set label "T1_t2_0800" at 45690,2700 center
set object 801 rect from 40830,4860 to 40945,5140 lw 1 fs empty
#set label "T1_t2_0801" at 40887,5000 center
set object 802 rect from 36275,2325 to 36580,2965 lw 1 fs empty
#set label "T1_t2_0802" at 36427,2645 center
set object 803 rect from 31630,470 to 31700,660 lw 1 fs empty
#set label "T1_t2_0803" at 31665,565 center
set object 804 rect from 11370,3365 to 11610,3685 lw 1 fs empty
#set label "T1_t2_0804" at 11490,3525 center
set object 805 rect from 64070,1880 to 64315,2480 lw 1 fs empty
#set label "T1_t2_0805" at 64192,2180 center
set object 806 rect from 30940,5310 to 31315,6220 lw 1 fs empty
#set label "T1_t2_0806" at 31127,5765 center
set object 807 rect from 17705,1085 to 17905,1425 lw 1 fs empty
#set label "T1_t2_0807" at 17805,1255 center
set object 808 rect from 42435,1160 to 42615,1460 lw 1 fs empty
#set label "T1_t2_0808" at 42525,1310 center
set object 809 rect from 17840,860 to 17930,945 lw 1 fs empty
#set label "T1_t2_0809" at 17885,902 center
set object 810 rect from 59860,4480 to 60070,5075 lw 1 fs empty
#set label "T1_t2_0810" at 59965,4777 center
set object 811 rect from 4070,1630 to 4295,2060 lw 1 fs empty
#set label "T1_t2_0811" at 4182,1845 center
set object 812 rect from 1690,3380 to 1985,3910 lw 1 fs empty
#set label "T1_t2_0812" at 1837,3645 center
set object 813 rect from 36580,2700 to 36920,3290 lw 1 fs empty
#set label "T1_t2_0813" at 36750,2995 center
set object 814 rect from 25435,2530 to 25925,3930 lw 1 fs empty
#set label "T1_t2_0814" at 25680,3230 center
set object 815 rect from 25340,4660 to 25560,5210 lw 1 fs empty
#set label "T1_t2_0815" at 25450,4935 center
set object 816 rect from 19025,1505 to 19320,2035 lw 1 fs empty
#set label "T1_t2_0816" at 19172,1770 center
set object 817 rect from 63730,1160 to 64060,1800 lw 1 fs empty
#set label "T1_t2_0817" at 63895,1480 center
set object 818 rect from 39905,1230 to 40135,1760 lw 1 fs empty
#set label "T1_t2_0818" at 40020,1495 center
set object 819 rect from 63245,330 to 63615,1300 lw 1 fs empty
#set label "T1_t2_0819" at 63430,815 center
set object 820 rect from 3245,0 to 3545,390 lw 1 fs empty
#set label "T1_t2_0820" at 3395,195 center
set object 821 rect from 7610,730 to 7825,1000 lw 1 fs empty
#set label "T1_t2_0821" at 7717,865 center
set object 822 rect from 12120,4470 to 12350,5000 lw 1 fs empty
#set label "T1_t2_0822" at 12235,4735 center
set object 823 rect from 62140,1915 to 62150,1925 lw 1 fs empty
#set label "T1_t2_0823" at 62145,1920 center
set object 824 rect from 38420,2965 to 38695,3485 lw 1 fs empty
#set label "T1_t2_0824" at 38557,3225 center
set object 825 rect from 30105,2030 to 30295,2580 lw 1 fs empty
#set label "T1_t2_0825" at 30200,2305 center
set object 826 rect from 57620,4510 to 57885,5100 lw 1 fs empty
#set label "T1_t2_0826" at 57752,4805 center
set object 827 rect from 27070,5140 to 27400,5780 lw 1 fs empty
#set label "T1_t2_0827" at 27235,5460 center
set object 828 rect from 6660,1850 to 6965,2490 lw 1 fs empty
#set label "T1_t2_0828" at 6812,2170 center
set object 829 rect from 27700,3750 to 27875,3980 lw 1 fs empty
#set label "T1_t2_0829" at 27787,3865 center
set object 830 rect from 6990,5890 to 7230,6210 lw 1 fs empty
#set label "T1_t2_0830" at 7110,6050 center
set object 831 rect from 42105,500 to 42280,730 lw 1 fs empty
#set label "T1_t2_0831" at 42192,615 center
set object 832 rect from 40075,2070 to 40260,2385 lw 1 fs empty
#set label "T1_t2_0832" at 40167,2227 center
set object 833 rect from 40655,4860 to 40830,5090 lw 1 fs empty
#set label "T1_t2_0833" at 40742,4975 center
set object 834 rect from 14500,4435 to 14775,4955 lw 1 fs empty
#set label "T1_t2_0834" at 14637,4695 center
set object 835 rect from 14775,4435 to 14980,4755 lw 1 fs empty
#set label "T1_t2_0835" at 14877,4595 center
set object 836 rect from 14070,1650 to 14225,2030 lw 1 fs empty
#set label "T1_t2_0836" at 14147,1840 center
set object 837 rect from 15095,3080 to 15410,3560 lw 1 fs empty
#set label "T1_t2_0837" at 15252,3320 center
set object 838 rect from 43745,0 to 44035,670 lw 1 fs empty
#set label "T1_t2_0838" at 43890,335 center
set object 839 rect from 31705,0 to 31875,230 lw 1 fs empty
#set label "T1_t2_0839" at 31790,115 center
set object 840 rect from 54725,2240 to 54825,2360 lw 1 fs empty
#set label "T1_t2_0840" at 54775,2300 center
set object 841 rect from 20460,0 to 20695,340 lw 1 fs empty
#set label "T1_t2_0841" at 20577,170 center
set object 842 rect from 34450,2330 to 34725,2850 lw 1 fs empty
#set label "T1_t2_0842" at 34587,2590 center
set object 843 rect from 19730,3975 to 20015,4695 lw 1 fs empty
#set label "T1_t2_0843" at 19872,4335 center
set object 844 rect from 25075,1460 to 25275,1800 lw 1 fs empty
#set label "T1_t2_0844" at 25175,1630 center
set object 845 rect from 36330,4535 to 36525,4845 lw 1 fs empty
#set label "T1_t2_0845" at 36427,4690 center
set object 846 rect from 49150,1185 to 49440,1855 lw 1 fs empty
#set label "T1_t2_0846" at 49295,1520 center
set object 847 rect from 48780,2030 to 49010,2560 lw 1 fs empty
#set label "T1_t2_0847" at 48895,2295 center
set object 848 rect from 31705,4830 to 32125,5490 lw 1 fs empty
#set label "T1_t2_0848" at 31915,5160 center
set object 849 rect from 49650,985 to 49940,1655 lw 1 fs empty
#set label "T1_t2_0849" at 49795,1320 center
set object 850 rect from 28930,5130 to 29355,6270 lw 1 fs empty
#set label "T1_t2_0850" at 29142,5700 center
set object 851 rect from 33415,1690 to 33855,2420 lw 1 fs empty
#set label "T1_t2_0851" at 33635,2055 center
set object 852 rect from 39520,0 to 39755,340 lw 1 fs empty
#set label "T1_t2_0852" at 39637,170 center
set object 853 rect from 35565,4900 to 35795,5430 lw 1 fs empty
#set label "T1_t2_0853" at 35680,5165 center
set object 854 rect from 35235,1320 to 35425,1870 lw 1 fs empty
#set label "T1_t2_0854" at 35330,1595 center
set object 855 rect from 56040,2135 to 56205,2315 lw 1 fs empty
#set label "T1_t2_0855" at 56122,2225 center
set object 856 rect from 37675,1100 to 37915,1420 lw 1 fs empty
#set label "T1_t2_0856" at 37795,1260 center
set object 857 rect from 11245,5400 to 11630,6250 lw 1 fs empty
#set label "T1_t2_0857" at 11437,5825 center
set object 858 rect from 22930,1160 to 23010,1310 lw 1 fs empty
#set label "T1_t2_0858" at 22970,1235 center
set object 859 rect from 52950,810 to 53195,1410 lw 1 fs empty
#set label "T1_t2_0859" at 53072,1110 center
set object 860 rect from 33175,3175 to 33415,3495 lw 1 fs empty
#set label "T1_t2_0860" at 33295,3335 center
set object 861 rect from 39210,2645 to 39415,2965 lw 1 fs empty
#set label "T1_t2_0861" at 39312,2805 center
set object 862 rect from 51215,1010 to 51500,1730 lw 1 fs empty
#set label "T1_t2_0862" at 51357,1370 center
set object 863 rect from 29720,1055 to 29875,1435 lw 1 fs empty
#set label "T1_t2_0863" at 29797,1245 center
set object 864 rect from 13970,1080 to 14110,1230 lw 1 fs empty
#set label "T1_t2_0864" at 14040,1155 center
set object 865 rect from 56205,2135 to 56380,2365 lw 1 fs empty
#set label "T1_t2_0865" at 56292,2250 center
set object 866 rect from 53365,6055 to 53535,6285 lw 1 fs empty
#set label "T1_t2_0866" at 53450,6170 center
set object 867 rect from 48595,1370 to 48780,1685 lw 1 fs empty
#set label "T1_t2_0867" at 48687,1527 center
set object 868 rect from 19455,2065 to 19730,2585 lw 1 fs empty
#set label "T1_t2_0868" at 19592,2325 center
set object 869 rect from 14310,2430 to 14490,2730 lw 1 fs empty
#set label "T1_t2_0869" at 14400,2580 center
set object 870 rect from 41440,1160 to 41750,1870 lw 1 fs empty
#set label "T1_t2_0870" at 41595,1515 center
set object 871 rect from 30370,1480 to 30520,1920 lw 1 fs empty
#set label "T1_t2_0871" at 30445,1700 center
set object 872 rect from 8160,5210 to 8475,5690 lw 1 fs empty
#set label "T1_t2_0872" at 8317,5450 center
set object 873 rect from 42105,730 to 42380,1250 lw 1 fs empty
#set label "T1_t2_0873" at 42242,990 center
set object 874 rect from 33415,4100 to 33890,5210 lw 1 fs empty
#set label "T1_t2_0874" at 33652,4655 center
set object 875 rect from 8160,4380 to 8330,4610 lw 1 fs empty
#set label "T1_t2_0875" at 8245,4495 center
set object 876 rect from 55345,870 to 55470,1040 lw 1 fs empty
#set label "T1_t2_0876" at 55407,955 center
set object 877 rect from 26900,3650 to 27065,3830 lw 1 fs empty
#set label "T1_t2_0877" at 26982,3740 center
set object 878 rect from 27070,530 to 27190,800 lw 1 fs empty
#set label "T1_t2_0878" at 27130,665 center
set object 879 rect from 53480,3825 to 53845,4755 lw 1 fs empty
#set label "T1_t2_0879" at 53662,4290 center
set object 880 rect from 56430,1210 to 56705,1730 lw 1 fs empty
#set label "T1_t2_0880" at 56567,1470 center
set object 881 rect from 38215,3030 to 38420,3350 lw 1 fs empty
#set label "T1_t2_0881" at 38317,3190 center
set object 882 rect from 49355,975 to 49610,1185 lw 1 fs empty
#set label "T1_t2_0882" at 49482,1080 center
set object 883 rect from 31950,1820 to 32120,2050 lw 1 fs empty
#set label "T1_t2_0883" at 32035,1935 center
set object 884 rect from 54375,1820 to 54585,2415 lw 1 fs empty
#set label "T1_t2_0884" at 54480,2117 center
set object 885 rect from 35695,4360 to 35910,4630 lw 1 fs empty
#set label "T1_t2_0885" at 35802,4495 center
set object 886 rect from 43375,5035 to 43610,5375 lw 1 fs empty
#set label "T1_t2_0886" at 43492,5205 center
set object 887 rect from 22805,710 to 22975,940 lw 1 fs empty
#set label "T1_t2_0887" at 22890,825 center
set object 888 rect from 37380,0 to 37770,500 lw 1 fs empty
#set label "T1_t2_0888" at 37575,250 center
set object 889 rect from 6990,3810 to 7125,4060 lw 1 fs empty
#set label "T1_t2_0889" at 7057,3935 center
set object 890 rect from 17945,1460 to 18255,2170 lw 1 fs empty
#set label "T1_t2_0890" at 18100,1815 center
set object 891 rect from 13780,0 to 14190,580 lw 1 fs empty
#set label "T1_t2_0891" at 13985,290 center
set object 892 rect from 36920,1470 to 37325,2370 lw 1 fs empty
#set label "T1_t2_0892" at 37122,1920 center
set object 893 rect from 23445,730 to 23720,1250 lw 1 fs empty
#set label "T1_t2_0893" at 23582,990 center
set object 894 rect from 3620,0 to 3945,270 lw 1 fs empty
#set label "T1_t2_0894" at 3782,135 center
set object 895 rect from 55545,3150 to 55695,3590 lw 1 fs empty
#set label "T1_t2_0895" at 55620,3370 center
set object 896 rect from 48200,900 to 48595,1630 lw 1 fs empty
#set label "T1_t2_0896" at 48397,1265 center
set object 897 rect from 50960,4845 to 51280,5535 lw 1 fs empty
#set label "T1_t2_0897" at 51120,5190 center
set object 898 rect from 4070,0 to 4380,710 lw 1 fs empty
#set label "T1_t2_0898" at 4225,355 center
set object 899 rect from 42080,2190 to 42305,2620 lw 1 fs empty
#set label "T1_t2_0899" at 42192,2405 center
set object 900 rect from 51745,4890 to 52115,5860 lw 1 fs empty
#set label "T1_t2_0900" at 51930,5375 center
set object 901 rect from 54725,2595 to 54895,2825 lw 1 fs empty
#set label "T1_t2_0901" at 54810,2710 center
set object 902 rect from 24740,1460 to 25025,2180 lw 1 fs empty
#set label "T1_t2_0902" at 24882,1820 center
set object 903 rect from 11440,1255 to 11680,1575 lw 1 fs empty
#set label "T1_t2_0903" at 11560,1415 center
set object 904 rect from 15285,4150 to 15615,4790 lw 1 fs empty
#set label "T1_t2_0904" at 15450,4470 center
set object 905 rect from 22505,0 to 22760,210 lw 1 fs empty
#set label "T1_t2_0905" at 22632,105 center
set object 906 rect from 44515,4000 to 44770,4210 lw 1 fs empty
#set label "T1_t2_0906" at 44642,4105 center
set object 907 rect from 31725,2430 to 32090,3360 lw 1 fs empty
#set label "T1_t2_0907" at 31907,2895 center
set object 908 rect from 5275,4970 to 5510,5310 lw 1 fs empty
#set label "T1_t2_0908" at 5392,5140 center
set object 909 rect from 31465,570 to 31630,750 lw 1 fs empty
#set label "T1_t2_0909" at 31547,660 center
set object 910 rect from 47205,1290 to 47380,1520 lw 1 fs empty
#set label "T1_t2_0910" at 47292,1405 center
set object 911 rect from 54725,2825 to 54955,3355 lw 1 fs empty
#set label "T1_t2_0911" at 54840,3090 center
set object 912 rect from 32160,0 to 32545,850 lw 1 fs empty
#set label "T1_t2_0912" at 32352,425 center
set object 913 rect from 41630,2135 to 41735,2425 lw 1 fs empty
#set label "T1_t2_0913" at 41682,2280 center
set object 914 rect from 46345,3025 to 46610,3615 lw 1 fs empty
#set label "T1_t2_0914" at 46477,3320 center
set object 915 rect from 48595,4745 to 48905,5455 lw 1 fs empty
#set label "T1_t2_0915" at 48750,5100 center
set object 916 rect from 23180,1880 to 23400,2430 lw 1 fs empty
#set label "T1_t2_0916" at 23290,2155 center
set object 917 rect from 5370,1410 to 5575,1730 lw 1 fs empty
#set label "T1_t2_0917" at 5472,1570 center
set object 918 rect from 49315,2970 to 49580,3560 lw 1 fs empty
#set label "T1_t2_0918" at 49447,3265 center
set object 919 rect from 17945,200 to 18285,790 lw 1 fs empty
#set label "T1_t2_0919" at 18115,495 center
set object 920 rect from 35695,2800 to 36005,3510 lw 1 fs empty
#set label "T1_t2_0920" at 35850,3155 center
set object 921 rect from 50960,1010 to 51215,1220 lw 1 fs empty
#set label "T1_t2_0921" at 51087,1115 center
set object 922 rect from 53365,2530 to 53845,3825 lw 1 fs empty
#set label "T1_t2_0922" at 53605,3177 center
set object 923 rect from 23400,2470 to 23670,2650 lw 1 fs empty
#set label "T1_t2_0923" at 23535,2560 center
set object 924 rect from 58930,2135 to 59320,2635 lw 1 fs empty
#set label "T1_t2_0924" at 59125,2385 center
set object 925 rect from 53540,1460 to 53815,1980 lw 1 fs empty
#set label "T1_t2_0925" at 53677,1720 center
set object 926 rect from 50170,900 to 50440,1080 lw 1 fs empty
#set label "T1_t2_0926" at 50305,990 center
set object 927 rect from 20085,0 to 20450,930 lw 1 fs empty
#set label "T1_t2_0927" at 20267,465 center
set object 928 rect from 34890,1500 to 35070,1800 lw 1 fs empty
#set label "T1_t2_0928" at 34980,1650 center
set object 929 rect from 44080,1170 to 44355,1690 lw 1 fs empty
#set label "T1_t2_0929" at 44217,1430 center
set object 930 rect from 16760,800 to 17005,1400 lw 1 fs empty
#set label "T1_t2_0930" at 16882,1100 center
set object 931 rect from 2870,0 to 3220,810 lw 1 fs empty
#set label "T1_t2_0931" at 3045,405 center
set object 932 rect from 10400,340 to 10555,720 lw 1 fs empty
#set label "T1_t2_0932" at 10477,530 center
set object 933 rect from 24180,4200 to 24400,4750 lw 1 fs empty
#set label "T1_t2_0933" at 24290,4475 center
set object 934 rect from 27890,1110 to 28195,1750 lw 1 fs empty
#set label "T1_t2_0934" at 28042,1430 center
set object 935 rect from 25560,4660 to 25840,5480 lw 1 fs empty
#set label "T1_t2_0935" at 25700,5070 center
set object 936 rect from 35755,1250 to 36015,1450 lw 1 fs empty
#set label "T1_t2_0936" at 35885,1350 center
set object 937 rect from 60325,1670 to 60600,2190 lw 1 fs empty
#set label "T1_t2_0937" at 60462,1930 center
set object 938 rect from 57620,4310 to 57880,4510 lw 1 fs empty
#set label "T1_t2_0938" at 57750,4410 center
set object 939 rect from 8160,1620 to 8425,2210 lw 1 fs empty
#set label "T1_t2_0939" at 8292,1915 center
set object 940 rect from 57155,1300 to 57410,1510 lw 1 fs empty
#set label "T1_t2_0940" at 57282,1405 center
set object 941 rect from 62750,2510 to 62910,2930 lw 1 fs empty
#set label "T1_t2_0941" at 62830,2720 center
set object 942 rect from 41045,4910 to 41410,5840 lw 1 fs empty
#set label "T1_t2_0942" at 41227,5375 center
set object 943 rect from 28995,1490 to 29365,2460 lw 1 fs empty
#set label "T1_t2_0943" at 29180,1975 center
set object 944 rect from 59515,910 to 59860,1190 lw 1 fs empty
#set label "T1_t2_0944" at 59687,1050 center
set object 945 rect from 49980,2510 to 50240,2710 lw 1 fs empty
#set label "T1_t2_0945" at 50110,2610 center
set object 946 rect from 9670,4810 to 9945,5330 lw 1 fs empty
#set label "T1_t2_0946" at 9807,5070 center
set object 947 rect from 7610,4830 to 7870,5030 lw 1 fs empty
#set label "T1_t2_0947" at 7740,4930 center
set object 948 rect from 53365,3825 to 53480,4105 lw 1 fs empty
#set label "T1_t2_0948" at 53422,3965 center
set object 949 rect from 57000,1300 to 57155,1680 lw 1 fs empty
#set label "T1_t2_0949" at 57077,1490 center
set object 950 rect from 12305,3210 to 12705,3600 lw 1 fs empty
#set label "T1_t2_0950" at 12505,3405 center
set object 951 rect from 28605,5600 to 28735,5790 lw 1 fs empty
#set label "T1_t2_0951" at 28670,5695 center
set object 952 rect from 51760,2020 to 51995,2360 lw 1 fs empty
#set label "T1_t2_0952" at 51877,2190 center
set object 953 rect from 57335,1120 to 57500,1300 lw 1 fs empty
#set label "T1_t2_0953" at 57417,1210 center
set object 954 rect from 1325,2110 to 1595,2290 lw 1 fs empty
#set label "T1_t2_0954" at 1460,2200 center
set object 955 rect from 53845,1140 to 54080,1480 lw 1 fs empty
#set label "T1_t2_0955" at 53962,1310 center
set object 956 rect from 21430,5510 to 21670,5830 lw 1 fs empty
#set label "T1_t2_0956" at 21550,5670 center
set object 957 rect from 43375,2915 to 43700,3185 lw 1 fs empty
#set label "T1_t2_0957" at 43537,3050 center
set object 958 rect from 43385,2060 to 43655,2240 lw 1 fs empty
#set label "T1_t2_0958" at 43520,2150 center
set object 959 rect from 21045,2900 to 21205,3320 lw 1 fs empty
#set label "T1_t2_0959" at 21125,3110 center
set object 960 rect from 27540,2340 to 27825,3060 lw 1 fs empty
#set label "T1_t2_0960" at 27682,2700 center
set object 961 rect from 14585,640 to 14980,1370 lw 1 fs empty
#set label "T1_t2_0961" at 14782,1005 center
set object 962 rect from 22805,3270 to 22915,3310 lw 1 fs empty
#set label "T1_t2_0962" at 22860,3290 center
set object 963 rect from 62140,3775 to 62360,4325 lw 1 fs empty
#set label "T1_t2_0963" at 62250,4050 center
set object 964 rect from 5275,4450 to 5550,4970 lw 1 fs empty
#set label "T1_t2_0964" at 5412,4710 center
set object 965 rect from 47635,4350 to 47865,4880 lw 1 fs empty
#set label "T1_t2_0965" at 47750,4615 center
set object 966 rect from 23180,6195 to 23430,6335 lw 1 fs empty
#set label "T1_t2_0966" at 23305,6265 center
set object 967 rect from 51760,2360 to 52015,2570 lw 1 fs empty
#set label "T1_t2_0967" at 51887,2465 center
set object 968 rect from 7325,3090 to 7450,3260 lw 1 fs empty
#set label "T1_t2_0968" at 7387,3175 center
set object 969 rect from 54725,850 to 54905,1150 lw 1 fs empty
#set label "T1_t2_0969" at 54815,1000 center
set object 970 rect from 43190,2915 to 43375,3230 lw 1 fs empty
#set label "T1_t2_0970" at 43282,3072 center
set object 971 rect from 18585,1040 to 18910,1310 lw 1 fs empty
#set label "T1_t2_0971" at 18747,1175 center
set object 972 rect from 9970,1170 to 10240,1350 lw 1 fs empty
#set label "T1_t2_0972" at 10105,1260 center
set object 973 rect from 57235,2230 to 57415,2530 lw 1 fs empty
#set label "T1_t2_0973" at 57325,2380 center
set object 974 rect from 7610,0 to 8050,730 lw 1 fs empty
#set label "T1_t2_0974" at 7830,365 center
set object 975 rect from 31350,2570 to 31690,3160 lw 1 fs empty
#set label "T1_t2_0975" at 31520,2865 center
set object 976 rect from 35000,680 to 35235,1020 lw 1 fs empty
#set label "T1_t2_0976" at 35117,850 center
set object 977 rect from 2870,2905 to 3070,3245 lw 1 fs empty
#set label "T1_t2_0977" at 2970,3075 center
set object 978 rect from 35695,3720 to 36025,4360 lw 1 fs empty
#set label "T1_t2_0978" at 35860,4040 center
set object 979 rect from 17130,0 to 17560,1070 lw 1 fs empty
#set label "T1_t2_0979" at 17345,535 center
set object 980 rect from 53365,4755 to 53780,5085 lw 1 fs empty
#set label "T1_t2_0980" at 53572,4920 center
set object 981 rect from 22805,2840 to 23030,3270 lw 1 fs empty
#set label "T1_t2_0981" at 22917,3055 center
set object 982 rect from 6600,3130 to 6910,3840 lw 1 fs empty
#set label "T1_t2_0982" at 6755,3485 center
set object 983 rect from 13815,4980 to 14250,6230 lw 1 fs empty
#set label "T1_t2_0983" at 14032,5605 center
set object 984 rect from 23325,5485 to 23635,6195 lw 1 fs empty
#set label "T1_t2_0984" at 23480,5840 center
set object 985 rect from 58275,0 to 58580,640 lw 1 fs empty
#set label "T1_t2_0985" at 58427,320 center
set object 986 rect from 39275,1690 to 39495,2240 lw 1 fs empty
#set label "T1_t2_0986" at 39385,1965 center
set object 987 rect from 58815,690 to 59140,960 lw 1 fs empty
#set label "T1_t2_0987" at 58977,825 center
set object 988 rect from 655,2890 to 845,3440 lw 1 fs empty
#set label "T1_t2_0988" at 750,3165 center
set object 989 rect from 745,580 to 975,1110 lw 1 fs empty
#set label "T1_t2_0989" at 860,845 center
set object 990 rect from 45910,2910 to 46010,3030 lw 1 fs empty
#set label "T1_t2_0990" at 45960,2970 center
set object 991 rect from 49940,1310 to 50150,1905 lw 1 fs empty
#set label "T1_t2_0991" at 50045,1607 center
set object 992 rect from 61800,2950 to 62140,3540 lw 1 fs empty
#set label "T1_t2_0992" at 61970,3245 center
set object 993 rect from 37380,4925 to 37555,5155 lw 1 fs empty
#set label "T1_t2_0993" at 37467,5040 center
set object 994 rect from 61250,5440 to 61470,5990 lw 1 fs empty
#set label "T1_t2_0994" at 61360,5715 center
set object 995 rect from 52575,720 to 52785,1315 lw 1 fs empty
#set label "T1_t2_0995" at 52680,1017 center
set object 996 rect from 10880,2215 to 11135,2425 lw 1 fs empty
#set label "T1_t2_0996" at 11007,2320 center
set object 997 rect from 11830,3750 to 12095,4340 lw 1 fs empty
#set label "T1_t2_0997" at 11962,4045 center
set object 998 rect from 16650,3660 to 17035,4510 lw 1 fs empty
#set label "T1_t2_0998" at 16842,4085 center
set object 999 rect from 28570,3990 to 28915,4270 lw 1 fs empty
#set label "T1_t2_0999" at 28742,4130 center
set object 1000 rect from 49150,4950 to 49460,5660 lw 1 fs empty
#set label "T1_t2_1000" at 49305,5305 center
set object 1001 rect from 27890,1750 to 28165,2270 lw 1 fs empty
#set label "T1_t2_1001" at 28027,2010 center
set object 1002 rect from 48780,1190 to 48855,1350 lw 1 fs empty
#set label "T1_t2_1002" at 48817,1270 center
set object 1003 rect from 29500,865 to 29720,1415 lw 1 fs empty
#set label "T1_t2_1003" at 29610,1140 center
set object 1004 rect from 59350,4930 to 59545,5240 lw 1 fs empty
#set label "T1_t2_1004" at 59447,5085 center
set object 1005 rect from 50960,270 to 51200,590 lw 1 fs empty
#set label "T1_t2_1005" at 51080,430 center
set object 1006 rect from 33025,2550 to 33210,2865 lw 1 fs empty
#set label "T1_t2_1006" at 33117,2707 center
set object 1007 rect from 23760,2985 to 23995,3325 lw 1 fs empty
#set label "T1_t2_1007" at 23877,3155 center
set object 1008 rect from 6435,5200 to 6660,5630 lw 1 fs empty
#set label "T1_t2_1008" at 6547,5415 center
set object 1009 rect from 53845,1820 to 54375,2370 lw 1 fs empty
#set label "T1_t2_1009" at 54110,2095 center
set object 1010 rect from 52950,0 to 53300,810 lw 1 fs empty
#set label "T1_t2_1010" at 53125,405 center
set object 1011 rect from 62140,0 to 62465,270 lw 1 fs empty
#set label "T1_t2_1011" at 62302,135 center
set object 1012 rect from 19340,1470 to 19455,1750 lw 1 fs empty
#set label "T1_t2_1012" at 19397,1610 center
set object 1013 rect from 5275,1410 to 5370,1470 lw 1 fs empty
#set label "T1_t2_1013" at 5322,1440 center
set object 1014 rect from 8535,2720 to 8685,3160 lw 1 fs empty
#set label "T1_t2_1014" at 8610,2940 center
set object 1015 rect from 23180,730 to 23445,1320 lw 1 fs empty
#set label "T1_t2_1015" at 23312,1025 center
set object 1016 rect from 41630,2425 to 41710,2575 lw 1 fs empty
#set label "T1_t2_1016" at 41670,2500 center
set object 1017 rect from 54210,4435 to 54510,4825 lw 1 fs empty
#set label "T1_t2_1017" at 54360,4630 center
set object 1018 rect from 44800,2960 to 45025,3390 lw 1 fs empty
#set label "T1_t2_1018" at 44912,3175 center
set object 1019 rect from 19730,2155 to 20035,2795 lw 1 fs empty
#set label "T1_t2_1019" at 19882,2475 center
set object 1020 rect from 52115,0 to 52545,1070 lw 1 fs empty
#set label "T1_t2_1020" at 52330,535 center
set object 1021 rect from 58850,3830 to 58935,3860 lw 1 fs empty
#set label "T1_t2_1021" at 58892,3845 center
set object 1022 rect from 11480,2095 to 11715,2435 lw 1 fs empty
#set label "T1_t2_1022" at 11597,2265 center
set object 1023 rect from 18925,5535 to 19330,6435 lw 1 fs empty
#set label "T1_t2_1023" at 19127,5985 center
set object 1024 rect from 59950,3890 to 60090,4040 lw 1 fs empty
#set label "T1_t2_1024" at 60020,3965 center
set object 1025 rect from 1325,1520 to 1625,1910 lw 1 fs empty
#set label "T1_t2_1025" at 1475,1715 center
set object 1026 rect from 18925,3855 to 19235,4565 lw 1 fs empty
#set label "T1_t2_1026" at 19080,4210 center
set object 1027 rect from 5785,3200 to 5990,3520 lw 1 fs empty
#set label "T1_t2_1027" at 5887,3360 center
set object 1028 rect from 50960,1730 to 51260,2120 lw 1 fs empty
#set label "T1_t2_1028" at 51110,1925 center
set object 1029 rect from 36095,2965 to 36490,3695 lw 1 fs empty
#set label "T1_t2_1029" at 36292,3330 center
set object 1030 rect from 36275,2125 to 36535,2325 lw 1 fs empty
#set label "T1_t2_1030" at 36405,2225 center
set object 1031 rect from 56040,4305 to 56200,4725 lw 1 fs empty
#set label "T1_t2_1031" at 56120,4515 center
set object 1032 rect from 13350,2330 to 13435,2360 lw 1 fs empty
#set label "T1_t2_1032" at 13392,2345 center
set object 1033 rect from 56040,5805 to 56315,6325 lw 1 fs empty
#set label "T1_t2_1033" at 56177,6065 center
set object 1034 rect from 10880,3775 to 11230,4585 lw 1 fs empty
#set label "T1_t2_1034" at 11055,4180 center
set object 1035 rect from 17945,4250 to 18330,5100 lw 1 fs empty
#set label "T1_t2_1035" at 18137,4675 center
set object 1036 rect from 20460,1860 to 20680,2410 lw 1 fs empty
#set label "T1_t2_1036" at 20570,2135 center
set object 1037 rect from 63365,1300 to 63635,1480 lw 1 fs empty
#set label "T1_t2_1037" at 63500,1390 center
set object 1038 rect from 9440,0 to 9680,320 lw 1 fs empty
#set label "T1_t2_1038" at 9560,160 center
set object 1039 rect from 28980,3530 to 29270,4200 lw 1 fs empty
#set label "T1_t2_1039" at 29125,3865 center
set object 1040 rect from 21430,3870 to 21505,4030 lw 1 fs empty
#set label "T1_t2_1040" at 21467,3950 center
set object 1041 rect from 5785,1960 to 6060,2480 lw 1 fs empty
#set label "T1_t2_1041" at 5922,2220 center
set object 1042 rect from 7610,5175 to 7905,5705 lw 1 fs empty
#set label "T1_t2_1042" at 7757,5440 center
set object 1043 rect from 33415,2420 to 33980,4100 lw 1 fs empty
#set label "T1_t2_1043" at 33697,3260 center
set object 1044 rect from 15695,5370 to 15870,5600 lw 1 fs empty
#set label "T1_t2_1044" at 15782,5485 center
set object 1045 rect from 63245,5130 to 63625,6110 lw 1 fs empty
#set label "T1_t2_1045" at 63435,5620 center
set object 1046 rect from 12305,2310 to 12710,3210 lw 1 fs empty
#set label "T1_t2_1046" at 12507,2760 center
set object 1047 rect from 10880,1825 to 11180,2215 lw 1 fs empty
#set label "T1_t2_1047" at 11030,2020 center
set object 1048 rect from 180,5990 to 480,6380 lw 1 fs empty
#set label "T1_t2_1048" at 330,6185 center
set object 1049 rect from 46010,4105 to 46215,4425 lw 1 fs empty
#set label "T1_t2_1049" at 46112,4265 center
set object 1050 rect from 37075,6080 to 37220,6260 lw 1 fs empty
#set label "T1_t2_1050" at 37147,6170 center
set object 1051 rect from 20910,1730 to 21105,2040 lw 1 fs empty
#set label "T1_t2_1051" at 21007,1885 center
set object 1052 rect from 54955,2825 to 55195,3145 lw 1 fs empty
#set label "T1_t2_1052" at 55075,2985 center
set object 1053 rect from 58930,1005 to 59170,1325 lw 1 fs empty
#set label "T1_t2_1053" at 59050,1165 center
set object 1054 rect from 61725,1120 to 62045,1810 lw 1 fs empty
#set label "T1_t2_1054" at 61885,1465 center
set object 1055 rect from 61250,1190 to 61520,1370 lw 1 fs empty
#set label "T1_t2_1055" at 61385,1280 center
set object 1056 rect from 21430,2675 to 21585,3055 lw 1 fs empty
#set label "T1_t2_1056" at 21507,2865 center
set object 1057 rect from 63730,820 to 63930,1160 lw 1 fs empty
#set label "T1_t2_1057" at 63830,990 center
set object 1058 rect from 34450,3220 to 34755,3860 lw 1 fs empty
#set label "T1_t2_1058" at 34602,3540 center
set object 1059 rect from 19730,2795 to 20065,3375 lw 1 fs empty
#set label "T1_t2_1059" at 19897,3085 center
set object 1060 rect from 59545,4930 to 59765,5480 lw 1 fs empty
#set label "T1_t2_1060" at 59655,5205 center
set object 1061 rect from 54825,2240 to 55185,2385 lw 1 fs empty
#set label "T1_t2_1061" at 55005,2312 center
set object 1062 rect from 50475,2420 to 50900,3560 lw 1 fs empty
#set label "T1_t2_1062" at 50687,2990 center
set object 1063 rect from 63730,4895 to 63810,5045 lw 1 fs empty
#set label "T1_t2_1063" at 63770,4970 center
set object 1064 rect from 27465,2160 to 27540,2320 lw 1 fs empty
#set label "T1_t2_1064" at 27502,2240 center
set object 1065 rect from 50475,3560 to 50900,4700 lw 1 fs empty
#set label "T1_t2_1065" at 50687,4130 center
set object 1066 rect from 39905,1760 to 40075,1990 lw 1 fs empty
#set label "T1_t2_1066" at 39990,1875 center
set object 1067 rect from 7210,270 to 7610,660 lw 1 fs empty
#set label "T1_t2_1067" at 7410,465 center
set object 1068 rect from 54725,5485 to 54865,5635 lw 1 fs empty
#set label "T1_t2_1068" at 54795,5560 center
set object 1069 rect from 22915,3270 to 23145,3800 lw 1 fs empty
#set label "T1_t2_1069" at 23030,3535 center
set object 1070 rect from 3245,4255 to 3615,5225 lw 1 fs empty
#set label "T1_t2_1070" at 3430,4740 center
set object 1071 rect from 18255,1460 to 18560,2100 lw 1 fs empty
#set label "T1_t2_1071" at 18407,1780 center
set object 1072 rect from 45910,1780 to 46245,2360 lw 1 fs empty
#set label "T1_t2_1072" at 46077,2070 center
set object 1073 rect from 23345,2650 to 23530,2965 lw 1 fs empty
#set label "T1_t2_1073" at 23437,2807 center
set object 1074 rect from 29655,3115 to 29900,3715 lw 1 fs empty
#set label "T1_t2_1074" at 29777,3415 center
set object 1075 rect from 56040,5435 to 56310,5615 lw 1 fs empty
#set label "T1_t2_1075" at 56175,5525 center
set object 1076 rect from 14500,5695 to 14830,6335 lw 1 fs empty
#set label "T1_t2_1076" at 14665,6015 center
set object 1077 rect from 61250,1370 to 61425,1600 lw 1 fs empty
#set label "T1_t2_1077" at 61337,1485 center
set object 1078 rect from 7105,270 to 7210,560 lw 1 fs empty
#set label "T1_t2_1078" at 7157,415 center
set object 1079 rect from 22170,3610 to 22465,4140 lw 1 fs empty
#set label "T1_t2_1079" at 22317,3875 center
set object 1080 rect from 61250,1800 to 61365,2080 lw 1 fs empty
#set label "T1_t2_1080" at 61307,1940 center
set object 1081 rect from 63930,820 to 64025,880 lw 1 fs empty
#set label "T1_t2_1081" at 63977,850 center
set object 1082 rect from 2055,1470 to 2270,1740 lw 1 fs empty
#set label "T1_t2_1082" at 2162,1605 center
set object 1083 rect from 35235,1870 to 35555,2560 lw 1 fs empty
#set label "T1_t2_1083" at 35395,2215 center
set object 1084 rect from 1690,4500 to 2045,5210 lw 1 fs empty
#set label "T1_t2_1084" at 1867,4855 center
set object 1085 rect from 49315,3560 to 49530,3830 lw 1 fs empty
#set label "T1_t2_1085" at 49422,3695 center
set object 1086 rect from 36235,5465 to 36540,6105 lw 1 fs empty
#set label "T1_t2_1086" at 36387,5785 center
set object 1087 rect from 18375,5370 to 18585,5965 lw 1 fs empty
#set label "T1_t2_1087" at 18480,5667 center
set object 1088 rect from 13780,1650 to 14070,2320 lw 1 fs empty
#set label "T1_t2_1088" at 13925,1985 center
set object 1089 rect from 28090,2980 to 28325,3320 lw 1 fs empty
#set label "T1_t2_1089" at 28207,3150 center
set object 1090 rect from 7210,1890 to 7540,2530 lw 1 fs empty
#set label "T1_t2_1090" at 7375,2210 center
set object 1091 rect from 62750,0 to 63085,580 lw 1 fs empty
#set label "T1_t2_1091" at 62917,290 center
set object 1092 rect from 55730,6215 to 56000,6395 lw 1 fs empty
#set label "T1_t2_1092" at 55865,6305 center
set object 1093 rect from 17945,3590 to 18060,3870 lw 1 fs empty
#set label "T1_t2_1093" at 18002,3730 center
set object 1094 rect from 18315,5370 to 18375,5480 lw 1 fs empty
#set label "T1_t2_1094" at 18345,5425 center
set object 1095 rect from 9100,850 to 9330,1380 lw 1 fs empty
#set label "T1_t2_1095" at 9215,1115 center
set object 1096 rect from 3245,4025 to 3415,4255 lw 1 fs empty
#set label "T1_t2_1096" at 3330,4140 center
set object 1097 rect from 22805,5260 to 22965,5680 lw 1 fs empty
#set label "T1_t2_1097" at 22885,5470 center
set object 1098 rect from 36095,200 to 36310,470 lw 1 fs empty
#set label "T1_t2_1098" at 36202,335 center
set object 1099 rect from 9680,0 to 10065,850 lw 1 fs empty
#set label "T1_t2_1099" at 9872,425 center
set object 1100 rect from 9840,850 to 10080,1170 lw 1 fs empty
#set label "T1_t2_1100" at 9960,1010 center
set object 1101 rect from 20460,340 to 20815,1050 lw 1 fs empty
#set label "T1_t2_1101" at 20637,695 center
set object 1102 rect from 64175,1130 to 64345,1360 lw 1 fs empty
#set label "T1_t2_1102" at 64260,1245 center
set object 1103 rect from 62150,2705 to 62345,3015 lw 1 fs empty
#set label "T1_t2_1103" at 62247,2860 center
set object 1104 rect from 35565,5430 to 35845,6250 lw 1 fs empty
#set label "T1_t2_1104" at 35705,5840 center
set object 1105 rect from 41440,1870 to 41630,2420 lw 1 fs empty
#set label "T1_t2_1105" at 41535,2145 center
set object 1106 rect from 55200,4160 to 55515,4640 lw 1 fs empty
#set label "T1_t2_1106" at 55357,4400 center
set object 1107 rect from 30520,1490 to 30615,1550 lw 1 fs empty
#set label "T1_t2_1107" at 30567,1520 center
set object 1108 rect from 20185,1920 to 20460,2440 lw 1 fs empty
#set label "T1_t2_1108" at 20322,2180 center
set object 1109 rect from 17590,0 to 17945,710 lw 1 fs empty
#set label "T1_t2_1109" at 17767,355 center
set object 1110 rect from 745,1840 to 1005,2040 lw 1 fs empty
#set label "T1_t2_1110" at 875,1940 center
set object 1111 rect from 1440,480 to 1600,900 lw 1 fs empty
#set label "T1_t2_1111" at 1520,690 center
set object 1112 rect from 13815,3740 to 14125,4450 lw 1 fs empty
#set label "T1_t2_1112" at 13970,4095 center
set object 1113 rect from 28070,330 to 28260,880 lw 1 fs empty
#set label "T1_t2_1113" at 28165,605 center
set object 1114 rect from 655,5170 to 900,5770 lw 1 fs empty
#set label "T1_t2_1114" at 777,5470 center
set object 1115 rect from 53845,5565 to 54125,6385 lw 1 fs empty
#set label "T1_t2_1115" at 53985,5975 center
set object 1116 rect from 52115,2850 to 52455,3440 lw 1 fs empty
#set label "T1_t2_1116" at 52285,3145 center
set object 1117 rect from 32835,0 to 33300,1050 lw 1 fs empty
#set label "T1_t2_1117" at 33067,525 center
set object 1118 rect from 36645,1710 to 36885,2030 lw 1 fs empty
#set label "T1_t2_1118" at 36765,1870 center
set object 1119 rect from 21785,145 to 22050,735 lw 1 fs empty
#set label "T1_t2_1119" at 21917,440 center
set object 1120 rect from 17375,1070 to 17590,1340 lw 1 fs empty
#set label "T1_t2_1120" at 17482,1205 center
set object 1121 rect from 57000,0 to 57275,520 lw 1 fs empty
#set label "T1_t2_1121" at 57137,260 center
set object 1122 rect from 6795,4070 to 6955,4490 lw 1 fs empty
#set label "T1_t2_1122" at 6875,4280 center
set object 1123 rect from 35755,1040 to 36010,1250 lw 1 fs empty
#set label "T1_t2_1123" at 35882,1145 center
set object 1124 rect from 9440,3090 to 9735,3620 lw 1 fs empty
#set label "T1_t2_1124" at 9587,3355 center
set object 1125 rect from 15845,4800 to 16020,5030 lw 1 fs empty
#set label "T1_t2_1125" at 15932,4915 center
set object 1126 rect from 6845,4640 to 6990,4820 lw 1 fs empty
#set label "T1_t2_1126" at 6917,4730 center
set object 1127 rect from 25690,1840 to 26010,2530 lw 1 fs empty
#set label "T1_t2_1127" at 25850,2185 center
set object 1128 rect from 46345,3615 to 46435,3700 lw 1 fs empty
#set label "T1_t2_1128" at 46390,3657 center
set object 1129 rect from 30150,900 to 30485,1480 lw 1 fs empty
#set label "T1_t2_1129" at 30317,1190 center
set object 1130 rect from 20275,930 to 20420,1110 lw 1 fs empty
#set label "T1_t2_1130" at 20347,1020 center
set object 1131 rect from 59950,3450 to 60100,3890 lw 1 fs empty
#set label "T1_t2_1131" at 60025,3670 center
set object 1132 rect from 46345,5255 to 46500,5635 lw 1 fs empty
#set label "T1_t2_1132" at 46422,5445 center
set object 1133 rect from 18060,3840 to 18310,3980 lw 1 fs empty
#set label "T1_t2_1133" at 18185,3910 center
set object 1134 rect from 10400,1460 to 10680,2280 lw 1 fs empty
#set label "T1_t2_1134" at 10540,1870 center
set object 1135 rect from 42195,5380 to 42480,6100 lw 1 fs empty
#set label "T1_t2_1135" at 42337,5740 center
set object 1136 rect from 34830,360 to 35035,680 lw 1 fs empty
#set label "T1_t2_1136" at 34932,520 center
set object 1137 rect from 27890,330 to 28070,630 lw 1 fs empty
#set label "T1_t2_1137" at 27980,480 center
set object 1138 rect from 40460,1850 to 40580,2120 lw 1 fs empty
#set label "T1_t2_1138" at 40520,1985 center
set object 1139 rect from 46565,2250 to 46835,2430 lw 1 fs empty
#set label "T1_t2_1139" at 46700,2340 center
set object 1140 rect from 60100,3450 to 60180,3600 lw 1 fs empty
#set label "T1_t2_1140" at 60140,3525 center
set object 1141 rect from 49980,2710 to 50225,3310 lw 1 fs empty
#set label "T1_t2_1141" at 50102,3010 center
set object 1142 rect from 29905,900 to 30150,1500 lw 1 fs empty
#set label "T1_t2_1142" at 30027,1200 center
set object 1143 rect from 21870,2820 to 22165,3350 lw 1 fs empty
#set label "T1_t2_1143" at 22017,3085 center
set object 1144 rect from 29410,5535 to 29795,6385 lw 1 fs empty
#set label "T1_t2_1144" at 29602,5960 center
set object 1145 rect from 54080,4845 to 54225,5025 lw 1 fs empty
#set label "T1_t2_1145" at 54152,4935 center
set object 1146 rect from 58815,5730 to 59130,6210 lw 1 fs empty
#set label "T1_t2_1146" at 58972,5970 center
set object 1147 rect from 50170,1080 to 50340,1310 lw 1 fs empty
#set label "T1_t2_1147" at 50255,1195 center
set object 1148 rect from 51200,270 to 51425,700 lw 1 fs empty
#set label "T1_t2_1148" at 51312,485 center
set object 1149 rect from 16450,5150 to 16900,6150 lw 1 fs empty
#set label "T1_t2_1149" at 16675,5650 center
set object 1150 rect from 48595,0 to 48730,250 lw 1 fs empty
#set label "T1_t2_1150" at 48662,125 center
set object 1151 rect from 28930,0 to 29335,900 lw 1 fs empty
#set label "T1_t2_1151" at 29132,450 center
set object 1152 rect from 34755,3040 to 35095,3630 lw 1 fs empty
#set label "T1_t2_1152" at 34925,3335 center
set object 1153 rect from 31705,930 to 31830,1100 lw 1 fs empty
#set label "T1_t2_1153" at 31767,1015 center
set object 1154 rect from 45910,0 to 46330,660 lw 1 fs empty
#set label "T1_t2_1154" at 46120,330 center
set object 1155 rect from 32995,4620 to 33225,5150 lw 1 fs empty
#set label "T1_t2_1155" at 33110,4885 center
set object 1156 rect from 43375,3185 to 43665,3855 lw 1 fs empty
#set label "T1_t2_1156" at 43520,3520 center
set object 1157 rect from 27890,3635 to 28075,3950 lw 1 fs empty
#set label "T1_t2_1157" at 27982,3792 center
set object 1158 rect from 21105,1910 to 21430,2180 lw 1 fs empty
#set label "T1_t2_1158" at 21267,2045 center
set object 1159 rect from 29905,3725 to 30185,4545 lw 1 fs empty
#set label "T1_t2_1159" at 30045,4135 center
set object 1160 rect from 17705,1425 to 17940,1765 lw 1 fs empty
#set label "T1_t2_1160" at 17822,1595 center
set object 1161 rect from 63730,3245 to 63970,3565 lw 1 fs empty
#set label "T1_t2_1161" at 63850,3405 center
set object 1162 rect from 17130,1070 to 17375,1670 lw 1 fs empty
#set label "T1_t2_1162" at 17252,1370 center
set object 1163 rect from 39790,2500 to 39905,2780 lw 1 fs empty
#set label "T1_t2_1163" at 39847,2640 center
set object 1164 rect from 30185,4645 to 30425,4965 lw 1 fs empty
#set label "T1_t2_1164" at 30305,4805 center
set object 1165 rect from 52115,3440 to 52390,3960 lw 1 fs empty
#set label "T1_t2_1165" at 52252,3700 center
set object 1166 rect from 30520,1550 to 30875,2260 lw 1 fs empty
#set label "T1_t2_1166" at 30697,1905 center
set object 1167 rect from 26795,2740 to 27045,2880 lw 1 fs empty
#set label "T1_t2_1167" at 26920,2810 center
set object 1168 rect from 54510,4435 to 54640,4625 lw 1 fs empty
#set label "T1_t2_1168" at 54575,4530 center
set object 1169 rect from 40075,1760 to 40270,2070 lw 1 fs empty
#set label "T1_t2_1169" at 40172,1915 center
set object 1170 rect from 37865,1620 to 37950,1650 lw 1 fs empty
#set label "T1_t2_1170" at 37907,1635 center
set object 1171 rect from 31705,2430 to 31725,2440 lw 1 fs empty
#set label "T1_t2_1171" at 31715,2435 center
set object 1172 rect from 18585,3660 to 18870,4380 lw 1 fs empty
#set label "T1_t2_1172" at 18727,4020 center
set object 1173 rect from 11360,145 to 11695,725 lw 1 fs empty
#set label "T1_t2_1173" at 11527,435 center
set object 1174 rect from 10730,3550 to 10875,3730 lw 1 fs empty
#set label "T1_t2_1174" at 10802,3640 center
set object 1175 rect from 59860,3450 to 59950,3535 lw 1 fs empty
#set label "T1_t2_1175" at 59905,3492 center
set object 1176 rect from 0,0 to 425,1140 lw 1 fs empty
#set label "T1_t2_1176" at 212,570 center
set object 1177 rect from 20460,5445 to 20840,6425 lw 1 fs empty
#set label "T1_t2_1177" at 20650,5935 center
set object 1178 rect from 28930,4860 to 29255,5130 lw 1 fs empty
#set label "T1_t2_1178" at 29092,4995 center
set object 1179 rect from 61800,5070 to 62110,5780 lw 1 fs empty
#set label "T1_t2_1179" at 61955,5425 center
set object 1180 rect from 11450,5085 to 11635,5400 lw 1 fs empty
#set label "T1_t2_1180" at 11542,5242 center
set object 1181 rect from 32500,1490 to 32795,2020 lw 1 fs empty
#set label "T1_t2_1181" at 32647,1755 center
set object 1182 rect from 16130,4615 to 16420,5285 lw 1 fs empty
#set label "T1_t2_1182" at 16275,4950 center
set object 1183 rect from 5595,3520 to 6055,4620 lw 1 fs empty
#set label "T1_t2_1183" at 5825,4070 center
set object 1184 rect from 63810,5405 to 64070,5605 lw 1 fs empty
#set label "T1_t2_1184" at 63940,5505 center
set object 1185 rect from 180,5950 to 290,5990 lw 1 fs empty
#set label "T1_t2_1185" at 235,5970 center
set object 1186 rect from 57620,0 to 57795,230 lw 1 fs empty
#set label "T1_t2_1186" at 57707,115 center
set object 1187 rect from 16130,5285 to 16435,5925 lw 1 fs empty
#set label "T1_t2_1187" at 16282,5605 center
set object 1188 rect from 43375,4065 to 43745,5035 lw 1 fs empty
#set label "T1_t2_1188" at 43560,4550 center
set object 1189 rect from 19730,0 to 20040,710 lw 1 fs empty
#set label "T1_t2_1189" at 19885,355 center
set object 1190 rect from 22805,1020 to 22930,1190 lw 1 fs empty
#set label "T1_t2_1190" at 22867,1105 center
set object 1191 rect from 18925,4565 to 19295,5535 lw 1 fs empty
#set label "T1_t2_1191" at 19110,5050 center
set object 1192 rect from 27465,5060 to 27860,5790 lw 1 fs empty
#set label "T1_t2_1192" at 27662,5425 center
set object 1193 rect from 27190,530 to 27440,670 lw 1 fs empty
#set label "T1_t2_1193" at 27315,600 center
set object 1194 rect from 27070,1990 to 27465,2720 lw 1 fs empty
#set label "T1_t2_1194" at 27267,2355 center
set object 1195 rect from 54340,390 to 54605,980 lw 1 fs empty
#set label "T1_t2_1195" at 54472,685 center
set object 1196 rect from 21890,4690 to 22170,5510 lw 1 fs empty
#set label "T1_t2_1196" at 22030,5100 center
set object 1197 rect from 54725,4845 to 55030,5485 lw 1 fs empty
#set label "T1_t2_1197" at 54877,5165 center
set object 1198 rect from 23760,2390 to 23970,2985 lw 1 fs empty
#set label "T1_t2_1198" at 23865,2687 center
set object 1199 rect from 24070,2330 to 24275,2650 lw 1 fs empty
#set label "T1_t2_1199" at 24172,2490 center
set object 1200 rect from 14070,2210 to 14200,2400 lw 1 fs empty
#set label "T1_t2_1200" at 14135,2305 center
set object 1201 rect from 23180,3645 to 23325,3825 lw 1 fs empty
#set label "T1_t2_1201" at 23252,3735 center
set object 1202 rect from 30580,3370 to 30780,3710 lw 1 fs empty
#set label "T1_t2_1202" at 30680,3540 center
set object 1203 rect from 43375,5375 to 43710,5955 lw 1 fs empty
#set label "T1_t2_1203" at 43542,5665 center
set object 1204 rect from 43495,340 to 43735,660 lw 1 fs empty
#set label "T1_t2_1204" at 43615,500 center
set object 1205 rect from 11035,1230 to 11245,1825 lw 1 fs empty
#set label "T1_t2_1205" at 11140,1527 center
set object 1206 rect from 4925,3000 to 5275,3810 lw 1 fs empty
#set label "T1_t2_1206" at 5100,3405 center
set object 1207 rect from 11370,2435 to 11695,2705 lw 1 fs empty
#set label "T1_t2_1207" at 11532,2570 center
set object 1208 rect from 12865,3950 to 13095,4480 lw 1 fs empty
#set label "T1_t2_1208" at 12980,4215 center
set object 1209 rect from 16130,2595 to 16410,3415 lw 1 fs empty
#set label "T1_t2_1209" at 16270,3005 center
set object 1210 rect from 2390,3340 to 2775,4190 lw 1 fs empty
#set label "T1_t2_1210" at 2582,3765 center
set object 1211 rect from 43385,2240 to 43680,2770 lw 1 fs empty
#set label "T1_t2_1211" at 43532,2505 center
set object 1212 rect from 43375,6235 to 43635,6435 lw 1 fs empty
#set label "T1_t2_1212" at 43505,6335 center
set object 1213 rect from 63810,4895 to 64070,5095 lw 1 fs empty
#set label "T1_t2_1213" at 63940,4995 center
set object 1214 rect from 30940,2330 to 31230,3000 lw 1 fs empty
#set label "T1_t2_1214" at 31085,2665 center
set object 1215 rect from 31350,3160 to 31705,3870 lw 1 fs empty
#set label "T1_t2_1215" at 31527,3515 center
set object 1216 rect from 37605,1420 to 37865,1620 lw 1 fs empty
#set label "T1_t2_1216" at 37735,1520 center
set object 1217 rect from 46930,2720 to 47195,3310 lw 1 fs empty
#set label "T1_t2_1217" at 47062,3015 center
set object 1218 rect from 33980,2615 to 34400,3275 lw 1 fs empty
#set label "T1_t2_1218" at 34190,2945 center
set object 1219 rect from 30605,380 to 30900,910 lw 1 fs empty
#set label "T1_t2_1219" at 30752,645 center
set object 1220 rect from 31350,4560 to 31645,5090 lw 1 fs empty
#set label "T1_t2_1220" at 31497,4825 center
set object 1221 rect from 57620,1200 to 57940,1890 lw 1 fs empty
#set label "T1_t2_1221" at 57780,1545 center
set object 1222 rect from 22170,2200 to 22435,2790 lw 1 fs empty
#set label "T1_t2_1222" at 22302,2495 center
set object 1223 rect from 15345,1800 to 15565,2350 lw 1 fs empty
#set label "T1_t2_1223" at 15455,2075 center
set object 1224 rect from 49650,2510 to 49980,3150 lw 1 fs empty
#set label "T1_t2_1224" at 49815,2830 center
set object 1225 rect from 28735,5600 to 28870,5850 lw 1 fs empty
#set label "T1_t2_1225" at 28802,5725 center
set object 1226 rect from 14910,1965 to 15005,2025 lw 1 fs empty
#set label "T1_t2_1226" at 14957,1995 center
set object 1227 rect from 38420,2485 to 38735,2965 lw 1 fs empty
#set label "T1_t2_1227" at 38577,2725 center
set object 1228 rect from 29410,3715 to 29905,3915 lw 1 fs empty
#set label "T1_t2_1228" at 29657,3815 center
set object 1229 rect from 13195,3000 to 13405,3595 lw 1 fs empty
#set label "T1_t2_1229" at 13300,3297 center
set object 1230 rect from 42380,2130 to 42710,2770 lw 1 fs empty
#set label "T1_t2_1230" at 42545,2450 center
set object 1231 rect from 30520,4920 to 30930,5500 lw 1 fs empty
#set label "T1_t2_1231" at 30725,5210 center
set object 1232 rect from 51515,4890 to 51745,5420 lw 1 fs empty
#set label "T1_t2_1232" at 51630,5155 center
set object 1233 rect from 47140,1610 to 47485,1890 lw 1 fs empty
#set label "T1_t2_1233" at 47312,1750 center
set object 1234 rect from 55200,1040 to 55535,1620 lw 1 fs empty
#set label "T1_t2_1234" at 55367,1330 center
set object 1235 rect from 22805,3800 to 23170,4730 lw 1 fs empty
#set label "T1_t2_1235" at 22987,4265 center
set object 1236 rect from 28535,1420 to 28770,1760 lw 1 fs empty
#set label "T1_t2_1236" at 28652,1590 center
set object 1237 rect from 2055,1740 to 2365,2450 lw 1 fs empty
#set label "T1_t2_1237" at 2210,2095 center
set object 1238 rect from 62750,4230 to 63160,4810 lw 1 fs empty
#set label "T1_t2_1238" at 62955,4520 center
set object 1239 rect from 39415,2645 to 39685,2825 lw 1 fs empty
#set label "T1_t2_1239" at 39550,2735 center
set object 1240 rect from 15345,980 to 15625,1800 lw 1 fs empty
#set label "T1_t2_1240" at 15485,1390 center
set object 1241 rect from 54395,5025 to 54405,5035 lw 1 fs empty
#set label "T1_t2_1241" at 54400,5030 center
set object 1242 rect from 20910,3530 to 21285,4440 lw 1 fs empty
#set label "T1_t2_1242" at 21097,3985 center
set object 1243 rect from 37015,5260 to 37190,5490 lw 1 fs empty
#set label "T1_t2_1243" at 37102,5375 center
set object 1244 rect from 50825,1610 to 50960,1860 lw 1 fs empty
#set label "T1_t2_1244" at 50892,1735 center
set object 1245 rect from 60915,2670 to 61080,2850 lw 1 fs empty
#set label "T1_t2_1245" at 60997,2760 center
set object 1246 rect from 60965,1050 to 61170,1370 lw 1 fs empty
#set label "T1_t2_1246" at 61067,1210 center
set object 1247 rect from 20460,2410 to 20795,2990 lw 1 fs empty
#set label "T1_t2_1247" at 20627,2700 center
set object 1248 rect from 2470,1780 to 2600,1970 lw 1 fs empty
#set label "T1_t2_1248" at 2535,1875 center
set object 1249 rect from 30105,3580 to 30465,3725 lw 1 fs empty
#set label "T1_t2_1249" at 30285,3652 center
set object 1250 rect from 61165,1370 to 61200,1400 lw 1 fs empty
#set label "T1_t2_1250" at 61182,1385 center
set object 1251 rect from 15625,2330 to 15785,2750 lw 1 fs empty
#set label "T1_t2_1251" at 15705,2540 center
set object 1252 rect from 37675,500 to 37920,1100 lw 1 fs empty
#set label "T1_t2_1252" at 37797,800 center
set object 1253 rect from 9100,670 to 9370,850 lw 1 fs empty
#set label "T1_t2_1253" at 9235,760 center
set object 1254 rect from 53075,1410 to 53245,1640 lw 1 fs empty
#set label "T1_t2_1254" at 53160,1525 center
set object 1255 rect from 60785,3175 to 61080,3705 lw 1 fs empty
#set label "T1_t2_1255" at 60932,3440 center
set object 1256 rect from 36220,1065 to 36520,1455 lw 1 fs empty
#set label "T1_t2_1256" at 36370,1260 center
set object 1257 rect from 2390,2370 to 2760,3340 lw 1 fs empty
#set label "T1_t2_1257" at 2575,2855 center
set object 1258 rect from 20185,2440 to 20375,2990 lw 1 fs empty
#set label "T1_t2_1258" at 20280,2715 center
set object 1259 rect from 54955,3145 to 55200,3745 lw 1 fs empty
#set label "T1_t2_1259" at 55077,3445 center
set object 1260 rect from 29905,0 to 30310,900 lw 1 fs empty
#set label "T1_t2_1260" at 30107,450 center
set object 1261 rect from 25340,6060 to 25510,6290 lw 1 fs empty
#set label "T1_t2_1261" at 25425,6175 center
set object 1262 rect from 64070,710 to 64175,1000 lw 1 fs empty
#set label "T1_t2_1262" at 64122,855 center
set object 1263 rect from 5370,2040 to 5575,2360 lw 1 fs empty
#set label "T1_t2_1263" at 5472,2200 center
set object 1264 rect from 1160,5580 to 1360,5920 lw 1 fs empty
#set label "T1_t2_1264" at 1260,5750 center
set object 1265 rect from 26565,2740 to 26795,3270 lw 1 fs empty
#set label "T1_t2_1265" at 26680,3005 center
set object 1266 rect from 13385,970 to 13780,1700 lw 1 fs empty
#set label "T1_t2_1266" at 13582,1335 center
set object 1267 rect from 32290,5230 to 32555,5820 lw 1 fs empty
#set label "T1_t2_1267" at 32422,5525 center
set object 1268 rect from 15785,3400 to 16095,4110 lw 1 fs empty
#set label "T1_t2_1268" at 15940,3755 center
set object 1269 rect from 10295,2620 to 10490,2930 lw 1 fs empty
#set label "T1_t2_1269" at 10392,2775 center
set object 1270 rect from 12120,2310 to 12305,2625 lw 1 fs empty
#set label "T1_t2_1270" at 12212,2467 center
set object 1271 rect from 1840,940 to 1990,1380 lw 1 fs empty
#set label "T1_t2_1271" at 1915,1160 center
set object 1272 rect from 26075,3645 to 26315,3965 lw 1 fs empty
#set label "T1_t2_1272" at 26195,3805 center
set object 1273 rect from 34450,1830 to 34630,2130 lw 1 fs empty
#set label "T1_t2_1273" at 34540,1980 center
set object 1274 rect from 5595,1210 to 5785,1760 lw 1 fs empty
#set label "T1_t2_1274" at 5690,1485 center
set object 1275 rect from 22505,1530 to 22795,2200 lw 1 fs empty
#set label "T1_t2_1275" at 22650,1865 center
set object 1276 rect from 27070,940 to 27210,1090 lw 1 fs empty
#set label "T1_t2_1276" at 27140,1015 center
set object 1277 rect from 38840,2385 to 39105,2975 lw 1 fs empty
#set label "T1_t2_1277" at 38972,2680 center
set object 1278 rect from 34450,5400 to 34750,5790 lw 1 fs empty
#set label "T1_t2_1278" at 34600,5595 center
set object 1279 rect from 28325,0 to 28730,900 lw 1 fs empty
#set label "T1_t2_1279" at 28527,450 center
set object 1280 rect from 52575,1315 to 52950,2225 lw 1 fs empty
#set label "T1_t2_1280" at 52762,1770 center
set object 1281 rect from 38420,1180 to 38730,1890 lw 1 fs empty
#set label "T1_t2_1281" at 38575,1535 center
set object 1282 rect from 29905,2030 to 30105,2370 lw 1 fs empty
#set label "T1_t2_1282" at 30005,2200 center
set object 1283 rect from 5275,3620 to 5595,4310 lw 1 fs empty
#set label "T1_t2_1283" at 5435,3965 center
set object 1284 rect from 59350,3010 to 59740,3510 lw 1 fs empty
#set label "T1_t2_1284" at 59545,3260 center
set object 1285 rect from 52575,3685 to 52915,4275 lw 1 fs empty
#set label "T1_t2_1285" at 52745,3980 center
set object 1286 rect from 14310,1565 to 14495,1880 lw 1 fs empty
#set label "T1_t2_1286" at 14402,1722 center
set object 1287 rect from 56750,380 to 56965,650 lw 1 fs empty
#set label "T1_t2_1287" at 56857,515 center
set object 1288 rect from 480,5990 to 735,6200 lw 1 fs empty
#set label "T1_t2_1288" at 607,6095 center
set object 1289 rect from 8535,3160 to 8845,3870 lw 1 fs empty
#set label "T1_t2_1289" at 8690,3515 center
set object 1290 rect from 13780,580 to 14170,1080 lw 1 fs empty
#set label "T1_t2_1290" at 13975,830 center
set object 1291 rect from 11830,4340 to 12120,5010 lw 1 fs empty
#set label "T1_t2_1291" at 11975,4675 center
set object 1292 rect from 26075,4495 to 26280,4815 lw 1 fs empty
#set label "T1_t2_1292" at 26177,4655 center
set object 1293 rect from 1010,4920 to 1160,5360 lw 1 fs empty
#set label "T1_t2_1293" at 1085,5140 center
set object 1294 rect from 15010,0 to 15390,980 lw 1 fs empty
#set label "T1_t2_1294" at 15200,490 center
set object 1295 rect from 46470,580 to 46660,1130 lw 1 fs empty
#set label "T1_t2_1295" at 46565,855 center
set object 1296 rect from 8435,1620 to 8520,1650 lw 1 fs empty
#set label "T1_t2_1296" at 8477,1635 center
set object 1297 rect from 38000,5170 to 38350,5980 lw 1 fs empty
#set label "T1_t2_1297" at 38175,5575 center
set object 1298 rect from 27540,710 to 27890,1520 lw 1 fs empty
#set label "T1_t2_1298" at 27715,1115 center
set object 1299 rect from 44375,2960 to 44515,3110 lw 1 fs empty
#set label "T1_t2_1299" at 44445,3035 center
set object 1300 rect from 31875,0 to 32130,210 lw 1 fs empty
#set label "T1_t2_1300" at 32002,105 center
set object 1301 rect from 22340,1010 to 22455,1290 lw 1 fs empty
#set label "T1_t2_1301" at 22397,1150 center
set object 1302 rect from 15785,2330 to 16100,2810 lw 1 fs empty
#set label "T1_t2_1302" at 15942,2570 center
set object 1303 rect from 36025,200 to 36095,390 lw 1 fs empty
#set label "T1_t2_1303" at 36060,295 center
set object 1304 rect from 62860,1230 to 63180,1920 lw 1 fs empty
#set label "T1_t2_1304" at 63020,1575 center
set object 1305 rect from 27190,670 to 27405,940 lw 1 fs empty
#set label "T1_t2_1305" at 27297,805 center
set object 1306 rect from 55345,800 to 55400,870 lw 1 fs empty
#set label "T1_t2_1306" at 55372,835 center
set object 1307 rect from 9440,5760 to 9885,6425 lw 1 fs empty
#set label "T1_t2_1307" at 9662,6092 center
set object 1308 rect from 29720,1435 to 29875,1815 lw 1 fs empty
#set label "T1_t2_1308" at 29797,1625 center
set object 1309 rect from 6150,1130 to 6435,1850 lw 1 fs empty
#set label "T1_t2_1309" at 6292,1490 center
set object 1310 rect from 850,3010 to 965,3290 lw 1 fs empty
#set label "T1_t2_1310" at 907,3150 center
set object 1311 rect from 38055,0 to 38395,590 lw 1 fs empty
#set label "T1_t2_1311" at 38225,295 center
set object 1312 rect from 33980,1635 to 34360,2615 lw 1 fs empty
#set label "T1_t2_1312" at 34170,2125 center
set object 1313 rect from 58275,2100 to 58630,2810 lw 1 fs empty
#set label "T1_t2_1313" at 58452,2455 center
set object 1314 rect from 42710,1260 to 42995,1980 lw 1 fs empty
#set label "T1_t2_1314" at 42852,1620 center
set object 1315 rect from 17590,1085 to 17705,1365 lw 1 fs empty
#set label "T1_t2_1315" at 17647,1225 center
set object 1316 rect from 9285,3090 to 9440,3470 lw 1 fs empty
#set label "T1_t2_1316" at 9362,3280 center
set object 1317 rect from 43310,0 to 43545,340 lw 1 fs empty
#set label "T1_t2_1317" at 43427,170 center
set object 1318 rect from 48045,2750 to 48595,4380 lw 1 fs empty
#set label "T1_t2_1318" at 48320,3565 center
set object 1319 rect from 12350,410 to 12660,1120 lw 1 fs empty
#set label "T1_t2_1319" at 12505,765 center
set object 1320 rect from 17740,1765 to 17875,2015 lw 1 fs empty
#set label "T1_t2_1320" at 17807,1890 center
set object 1321 rect from 22170,0 to 22485,480 lw 1 fs empty
#set label "T1_t2_1321" at 22327,240 center
set object 1322 rect from 27540,1520 to 27845,2160 lw 1 fs empty
#set label "T1_t2_1322" at 27692,1840 center
set object 1323 rect from 57155,1510 to 57320,1690 lw 1 fs empty
#set label "T1_t2_1323" at 57237,1600 center
set object 1324 rect from 49650,4700 to 49985,5280 lw 1 fs empty
#set label "T1_t2_1324" at 49817,4990 center
set object 1325 rect from 21785,735 to 22025,1055 lw 1 fs empty
#set label "T1_t2_1325" at 21905,895 center
set object 1326 rect from 60180,4000 to 60635,5270 lw 1 fs empty
#set label "T1_t2_1326" at 60407,4635 center
set object 1327 rect from 1220,0 to 1535,480 lw 1 fs empty
#set label "T1_t2_1327" at 1377,240 center
set object 1328 rect from 44570,910 to 44940,1880 lw 1 fs empty
#set label "T1_t2_1328" at 44755,1395 center
set object 1329 rect from 60880,1710 to 61085,2030 lw 1 fs empty
#set label "T1_t2_1329" at 60982,1870 center
set object 1330 rect from 45910,5235 to 46340,6305 lw 1 fs empty
#set label "T1_t2_1330" at 46125,5770 center
set object 1331 rect from 29410,4625 to 29895,5535 lw 1 fs empty
#set label "T1_t2_1331" at 29652,5080 center
set object 1332 rect from 24965,490 to 25335,1460 lw 1 fs empty
#set label "T1_t2_1332" at 25150,975 center
set object 1333 rect from 34360,1635 to 34410,1645 lw 1 fs empty
#set label "T1_t2_1333" at 34385,1640 center
set object 1334 rect from 3080,3110 to 3230,3550 lw 1 fs empty
#set label "T1_t2_1334" at 3155,3330 center
set object 1335 rect from 28070,4285 to 28250,4585 lw 1 fs empty
#set label "T1_t2_1335" at 28160,4435 center
set object 1336 rect from 16650,4510 to 16980,5150 lw 1 fs empty
#set label "T1_t2_1336" at 16815,4830 center
set object 1337 rect from 9100,1380 to 9405,2020 lw 1 fs empty
#set label "T1_t2_1337" at 9252,1700 center
set object 1338 rect from 37380,2490 to 37675,3020 lw 1 fs empty
#set label "T1_t2_1338" at 37527,2755 center
set object 1339 rect from 31230,500 to 31350,770 lw 1 fs empty
#set label "T1_t2_1339" at 31290,635 center
set object 1340 rect from 58930,1325 to 59280,2135 lw 1 fs empty
#set label "T1_t2_1340" at 59105,1730 center
set object 1341 rect from 48045,4660 to 48440,5390 lw 1 fs empty
#set label "T1_t2_1341" at 48242,5025 center
set object 1342 rect from 24445,730 to 24700,940 lw 1 fs empty
#set label "T1_t2_1342" at 24572,835 center
set object 1343 rect from 45625,2800 to 45905,3620 lw 1 fs empty
#set label "T1_t2_1343" at 45765,3210 center
set object 1344 rect from 32160,850 to 32490,1490 lw 1 fs empty
#set label "T1_t2_1344" at 32325,1170 center
set object 1345 rect from 49150,2010 to 49650,2970 lw 1 fs empty
#set label "T1_t2_1345" at 49400,2490 center
set object 1346 rect from 1010,1240 to 1325,1720 lw 1 fs empty
#set label "T1_t2_1346" at 1167,1480 center
set object 1347 rect from 23445,1730 to 23585,1880 lw 1 fs empty
#set label "T1_t2_1347" at 23515,1805 center
set object 1348 rect from 32585,2190 to 32815,2720 lw 1 fs empty
#set label "T1_t2_1348" at 32700,2455 center
set object 1349 rect from 38805,2385 to 38840,2415 lw 1 fs empty
#set label "T1_t2_1349" at 38822,2400 center
set object 1350 rect from 57230,5005 to 57540,5715 lw 1 fs empty
#set label "T1_t2_1350" at 57385,5360 center
set object 1351 rect from 20185,3590 to 20460,4110 lw 1 fs empty
#set label "T1_t2_1351" at 20322,3850 center
set object 1352 rect from 18585,3020 to 18890,3660 lw 1 fs empty
#set label "T1_t2_1352" at 18737,3340 center
set object 1353 rect from 31705,5490 to 32150,6155 lw 1 fs empty
#set label "T1_t2_1353" at 31927,5822 center
set object 1354 rect from 46930,1090 to 47205,1610 lw 1 fs empty
#set label "T1_t2_1354" at 47067,1350 center
set object 1355 rect from 13385,1700 to 13725,2290 lw 1 fs empty
#set label "T1_t2_1355" at 13555,1995 center
set object 1356 rect from 28070,4115 to 28195,4285 lw 1 fs empty
#set label "T1_t2_1356" at 28132,4200 center
set object 1357 rect from 54905,1520 to 55190,2240 lw 1 fs empty
#set label "T1_t2_1357" at 55047,1880 center
set object 1358 rect from 25590,4320 to 25825,4660 lw 1 fs empty
#set label "T1_t2_1358" at 25707,4490 center
set object 1359 rect from 21430,5830 to 21845,6160 lw 1 fs empty
#set label "T1_t2_1359" at 21637,5995 center
set object 1360 rect from 41440,640 to 41525,670 lw 1 fs empty
#set label "T1_t2_1360" at 41482,655 center
set object 1361 rect from 59510,3690 to 59765,3900 lw 1 fs empty
#set label "T1_t2_1361" at 59637,3795 center
set object 1362 rect from 43190,1510 to 43385,1820 lw 1 fs empty
#set label "T1_t2_1362" at 43287,1665 center
set object 1363 rect from 62140,3435 to 62390,3575 lw 1 fs empty
#set label "T1_t2_1363" at 62265,3505 center
set object 1364 rect from 8160,0 to 8515,710 lw 1 fs empty
#set label "T1_t2_1364" at 8337,355 center
set object 1365 rect from 43005,1315 to 43015,1325 lw 1 fs empty
#set label "T1_t2_1365" at 43010,1320 center
set object 1366 rect from 54340,3525 to 54640,3915 lw 1 fs empty
#set label "T1_t2_1366" at 54490,3720 center
set object 1367 rect from 36805,5810 to 37075,5990 lw 1 fs empty
#set label "T1_t2_1367" at 36940,5900 center
set object 1368 rect from 54125,5565 to 54485,5710 lw 1 fs empty
#set label "T1_t2_1368" at 54305,5637 center
set object 1369 rect from 8535,1910 to 8885,2720 lw 1 fs empty
#set label "T1_t2_1369" at 8710,2315 center
set object 1370 rect from 58495,1410 to 58815,2100 lw 1 fs empty
#set label "T1_t2_1370" at 58655,1755 center
set object 1371 rect from 31830,930 to 32140,1640 lw 1 fs empty
#set label "T1_t2_1371" at 31985,1285 center
set object 1372 rect from 43870,1765 to 44330,2865 lw 1 fs empty
#set label "T1_t2_1372" at 44100,2315 center
set object 1373 rect from 60180,0 to 60685,1120 lw 1 fs empty
#set label "T1_t2_1373" at 60432,560 center
set object 1374 rect from 6435,980 to 6660,1410 lw 1 fs empty
#set label "T1_t2_1374" at 6547,1195 center
set object 1375 rect from 9840,1170 to 9970,1360 lw 1 fs empty
#set label "T1_t2_1375" at 9905,1265 center
set object 1376 rect from 56160,3645 to 56420,3845 lw 1 fs empty
#set label "T1_t2_1376" at 56290,3745 center
set object 1377 rect from 57930,5100 to 58250,5790 lw 1 fs empty
#set label "T1_t2_1377" at 58090,5445 center
set object 1378 rect from 4585,1450 to 4870,2170 lw 1 fs empty
#set label "T1_t2_1378" at 4727,1810 center
set object 1379 rect from 60180,1120 to 60525,1400 lw 1 fs empty
#set label "T1_t2_1379" at 60352,1260 center
set object 1380 rect from 10880,930 to 11035,1310 lw 1 fs empty
#set label "T1_t2_1380" at 10957,1120 center
set object 1381 rect from 18925,1505 to 19025,1625 lw 1 fs empty
#set label "T1_t2_1381" at 18975,1565 center
set object 1382 rect from 7210,660 to 7520,1370 lw 1 fs empty
#set label "T1_t2_1382" at 7365,1015 center
set object 1383 rect from 51355,1730 to 51515,2150 lw 1 fs empty
#set label "T1_t2_1383" at 51435,1940 center
set object 1384 rect from 35235,2560 to 35395,2980 lw 1 fs empty
#set label "T1_t2_1384" at 35315,2770 center
set object 1385 rect from 41045,2850 to 41415,3820 lw 1 fs empty
#set label "T1_t2_1385" at 41230,3335 center
set object 1386 rect from 9990,3620 to 10135,3800 lw 1 fs empty
#set label "T1_t2_1386" at 10062,3710 center
set object 1387 rect from 15285,3560 to 15625,4150 lw 1 fs empty
#set label "T1_t2_1387" at 15455,3855 center
set object 1388 rect from 4925,1930 to 5255,2570 lw 1 fs empty
#set label "T1_t2_1388" at 5090,2250 center
set object 1389 rect from 6990,0 to 7105,280 lw 1 fs empty
#set label "T1_t2_1389" at 7047,140 center
set object 1390 rect from 23325,4035 to 23610,4755 lw 1 fs empty
#set label "T1_t2_1390" at 23467,4395 center
set object 1391 rect from 62140,1055 to 62525,1905 lw 1 fs empty
#set label "T1_t2_1391" at 62332,1480 center
set object 1392 rect from 32360,2720 to 32695,3300 lw 1 fs empty
#set label "T1_t2_1392" at 32527,3010 center
set object 1393 rect from 38805,810 to 39160,1520 lw 1 fs empty
#set label "T1_t2_1393" at 38982,1165 center
set object 1394 rect from 16130,0 to 16420,670 lw 1 fs empty
#set label "T1_t2_1394" at 16275,335 center
set object 1395 rect from 19340,5035 to 19675,5615 lw 1 fs empty
#set label "T1_t2_1395" at 19507,5325 center
set object 1396 rect from 58815,2780 to 59095,3600 lw 1 fs empty
#set label "T1_t2_1396" at 58955,3190 center
set object 1397 rect from 23800,1790 to 24045,2390 lw 1 fs empty
#set label "T1_t2_1397" at 23922,2090 center
set object 1398 rect from 45025,2510 to 45560,4070 lw 1 fs empty
#set label "T1_t2_1398" at 45292,3290 center
set object 1399 rect from 24740,4330 to 24895,4710 lw 1 fs empty
#set label "T1_t2_1399" at 24817,4520 center
set object 1400 rect from 33025,2280 to 33350,2550 lw 1 fs empty
#set label "T1_t2_1400" at 33187,2415 center
set object 1401 rect from 16130,1360 to 16435,2000 lw 1 fs empty
#set label "T1_t2_1401" at 16282,1680 center
set object 1402 rect from 53845,2415 to 54165,3105 lw 1 fs empty
#set label "T1_t2_1402" at 54005,2760 center
set object 1403 rect from 46345,4975 to 46690,5255 lw 1 fs empty
#set label "T1_t2_1403" at 46517,5115 center
set object 1404 rect from 7415,2530 to 7545,2720 lw 1 fs empty
#set label "T1_t2_1404" at 7480,2625 center
set object 1405 rect from 18330,3590 to 18585,3800 lw 1 fs empty
#set label "T1_t2_1405" at 18457,3695 center
set object 1406 rect from 60180,3290 to 60535,4000 lw 1 fs empty
#set label "T1_t2_1406" at 60357,3645 center
set object 1407 rect from 56135,2365 to 56430,2895 lw 1 fs empty
#set label "T1_t2_1407" at 56282,2630 center
set object 1408 rect from 43190,0 to 43310,270 lw 1 fs empty
#set label "T1_t2_1408" at 43250,135 center
set object 1409 rect from 30940,0 to 31330,500 lw 1 fs empty
#set label "T1_t2_1409" at 31135,250 center
set object 1410 rect from 42380,640 to 42435,710 lw 1 fs empty
#set label "T1_t2_1410" at 42407,675 center
set object 1411 rect from 52950,4910 to 53355,5810 lw 1 fs empty
#set label "T1_t2_1411" at 53152,5360 center
set object 1412 rect from 38420,580 to 38665,1180 lw 1 fs empty
#set label "T1_t2_1412" at 38542,880 center
set object 1413 rect from 36580,5490 to 36805,5920 lw 1 fs empty
#set label "T1_t2_1413" at 36692,5705 center
set object 1414 rect from 7210,1370 to 7485,1890 lw 1 fs empty
#set label "T1_t2_1414" at 7347,1630 center
set object 1415 rect from 26380,2825 to 26525,3005 lw 1 fs empty
#set label "T1_t2_1415" at 26452,2915 center
set object 1416 rect from 12500,3940 to 12705,4260 lw 1 fs empty
#set label "T1_t2_1416" at 12602,4100 center
set object 1417 rect from 54905,850 to 55195,1520 lw 1 fs empty
#set label "T1_t2_1417" at 55050,1185 center
set object 1418 rect from 61845,0 to 62065,550 lw 1 fs empty
#set label "T1_t2_1418" at 61955,275 center
set object 1419 rect from 22805,1870 to 23175,2840 lw 1 fs empty
#set label "T1_t2_1419" at 22990,2355 center
set object 1420 rect from 17050,3650 to 17455,4550 lw 1 fs empty
#set label "T1_t2_1420" at 17252,4100 center
set object 1421 rect from 53540,910 to 53730,1460 lw 1 fs empty
#set label "T1_t2_1421" at 53635,1185 center
set object 1422 rect from 28070,880 to 28245,1110 lw 1 fs empty
#set label "T1_t2_1422" at 28157,995 center
set object 1423 rect from 57620,2870 to 57995,3780 lw 1 fs empty
#set label "T1_t2_1423" at 57807,3325 center
set object 1424 rect from 35565,550 to 35755,1100 lw 1 fs empty
#set label "T1_t2_1424" at 35660,825 center
set object 1425 rect from 38055,590 to 38315,790 lw 1 fs empty
#set label "T1_t2_1425" at 38185,690 center
set object 1426 rect from 36805,5490 to 37045,5810 lw 1 fs empty
#set label "T1_t2_1426" at 36925,5650 center
set object 1427 rect from 55695,3150 to 55970,3670 lw 1 fs empty
#set label "T1_t2_1427" at 55832,3410 center
set object 1428 rect from 15845,5030 to 16045,5370 lw 1 fs empty
#set label "T1_t2_1428" at 15945,5200 center
set object 1429 rect from 57000,5005 to 57230,5535 lw 1 fs empty
#set label "T1_t2_1429" at 57115,5270 center
set object 1430 rect from 56430,5620 to 56825,6350 lw 1 fs empty
#set label "T1_t2_1430" at 56627,5985 center
set object 1431 rect from 26380,2405 to 26540,2825 lw 1 fs empty
#set label "T1_t2_1431" at 26460,2615 center
set object 1432 rect from 59625,5480 to 59850,5910 lw 1 fs empty
#set label "T1_t2_1432" at 59737,5695 center
set object 1433 rect from 56040,0 to 56400,145 lw 1 fs empty
#set label "T1_t2_1433" at 56220,72 center
set object 1434 rect from 7755,1000 to 8055,1390 lw 1 fs empty
#set label "T1_t2_1434" at 7905,1195 center
set object 1435 rect from 35720,1450 to 35875,1830 lw 1 fs empty
#set label "T1_t2_1435" at 35797,1640 center
set object 1436 rect from 4380,5540 to 4725,5820 lw 1 fs empty
#set label "T1_t2_1436" at 4552,5680 center
set object 1437 rect from 40460,5780 to 40680,6330 lw 1 fs empty
#set label "T1_t2_1437" at 40570,6055 center
set object 1438 rect from 35235,4280 to 35545,4990 lw 1 fs empty
#set label "T1_t2_1438" at 35390,4635 center
set object 1439 rect from 24070,3860 to 24180,3900 lw 1 fs empty
#set label "T1_t2_1439" at 24125,3880 center
set object 1440 rect from 37015,3640 to 37380,4570 lw 1 fs empty
#set label "T1_t2_1440" at 37197,4105 center
set object 1441 rect from 24895,4850 to 25220,5120 lw 1 fs empty
#set label "T1_t2_1441" at 25057,4985 center
set object 1442 rect from 23760,3325 to 24070,4035 lw 1 fs empty
#set label "T1_t2_1442" at 23915,3680 center
set object 1443 rect from 36580,3640 to 37015,4890 lw 1 fs empty
#set label "T1_t2_1443" at 36797,4265 center
set object 1444 rect from 355,1140 to 460,1430 lw 1 fs empty
#set label "T1_t2_1444" at 407,1285 center
set object 1445 rect from 7210,2530 to 7415,2850 lw 1 fs empty
#set label "T1_t2_1445" at 7312,2690 center
set object 1446 rect from 14500,2965 to 14890,3465 lw 1 fs empty
#set label "T1_t2_1446" at 14695,3215 center
set object 1447 rect from 58275,640 to 58495,1190 lw 1 fs empty
#set label "T1_t2_1447" at 58385,915 center
set object 1448 rect from 33025,1230 to 33415,1730 lw 1 fs empty
#set label "T1_t2_1448" at 33220,1480 center
set object 1449 rect from 60785,2860 to 60970,3175 lw 1 fs empty
#set label "T1_t2_1449" at 60877,3017 center
set object 1450 rect from 40460,0 to 40850,500 lw 1 fs empty
#set label "T1_t2_1450" at 40655,250 center
set object 1451 rect from 20085,1480 to 20185,1600 lw 1 fs empty
#set label "T1_t2_1451" at 20135,1540 center
set object 1452 rect from 61365,2940 to 61585,3490 lw 1 fs empty
#set label "T1_t2_1452" at 61475,3215 center
set object 1453 rect from 32160,4710 to 32290,4900 lw 1 fs empty
#set label "T1_t2_1453" at 32225,4805 center
set object 1454 rect from 53540,1980 to 53760,2530 lw 1 fs empty
#set label "T1_t2_1454" at 53650,2255 center
set object 1455 rect from 23760,1790 to 23800,1870 lw 1 fs empty
#set label "T1_t2_1455" at 23780,1830 center
set object 1456 rect from 41960,320 to 42105,500 lw 1 fs empty
#set label "T1_t2_1456" at 42032,410 center
set object 1457 rect from 45560,3620 to 45695,3870 lw 1 fs empty
#set label "T1_t2_1457" at 45627,3745 center
set object 1458 rect from 26380,3005 to 26515,3255 lw 1 fs empty
#set label "T1_t2_1458" at 26447,3130 center
set object 1459 rect from 24070,5075 to 24205,5325 lw 1 fs empty
#set label "T1_t2_1459" at 24137,5200 center
set object 1460 rect from 49845,3920 to 50030,4235 lw 1 fs empty
#set label "T1_t2_1460" at 49937,4077 center
set object 1461 rect from 37380,3985 to 37775,4715 lw 1 fs empty
#set label "T1_t2_1461" at 37577,4350 center
set object 1462 rect from 26565,5810 to 26900,6390 lw 1 fs empty
#set label "T1_t2_1462" at 26732,6100 center
set object 1463 rect from 21585,2675 to 21945,2820 lw 1 fs empty
#set label "T1_t2_1463" at 21765,2747 center
set object 1464 rect from 49835,3310 to 50035,3650 lw 1 fs empty
#set label "T1_t2_1464" at 49935,3480 center
set object 1465 rect from 62750,580 to 62975,1010 lw 1 fs empty
#set label "T1_t2_1465" at 62862,795 center
set object 1466 rect from 19340,970 to 19730,1470 lw 1 fs empty
#set label "T1_t2_1466" at 19535,1220 center
set object 1467 rect from 47025,4430 to 47460,5680 lw 1 fs empty
#set label "T1_t2_1467" at 47242,5055 center
set object 1468 rect from 4925,1450 to 5240,1930 lw 1 fs empty
#set label "T1_t2_1468" at 5082,1690 center
set object 1469 rect from 33175,2865 to 33370,3175 lw 1 fs empty
#set label "T1_t2_1469" at 33272,3020 center
set object 1470 rect from 34755,5220 to 34920,5400 lw 1 fs empty
#set label "T1_t2_1470" at 34837,5310 center
set object 1471 rect from 32545,0 to 32740,310 lw 1 fs empty
#set label "T1_t2_1471" at 32642,155 center
set object 1472 rect from 7745,2100 to 7985,2420 lw 1 fs empty
#set label "T1_t2_1472" at 7865,2260 center
set object 1473 rect from 13350,2290 to 13460,2330 lw 1 fs empty
#set label "T1_t2_1473" at 13405,2310 center
set object 1474 rect from 24070,5805 to 24385,6285 lw 1 fs empty
#set label "T1_t2_1474" at 24227,6045 center
set object 1475 rect from 39210,2500 to 39570,2645 lw 1 fs empty
#set label "T1_t2_1475" at 39390,2572 center
set object 1476 rect from 24965,210 to 25310,490 lw 1 fs empty
#set label "T1_t2_1476" at 25137,350 center
set object 1477 rect from 64070,0 to 64380,710 lw 1 fs empty
#set label "T1_t2_1477" at 64225,355 center
set object 1478 rect from 27070,4040 to 27335,4630 lw 1 fs empty
#set label "T1_t2_1478" at 27202,4335 center
set object 1479 rect from 4925,640 to 5275,1450 lw 1 fs empty
#set label "T1_t2_1479" at 5100,1045 center
set object 1480 rect from 61845,550 to 62015,780 lw 1 fs empty
#set label "T1_t2_1480" at 61930,665 center
set object 1481 rect from 58500,980 to 58725,1410 lw 1 fs empty
#set label "T1_t2_1481" at 58612,1195 center
set object 1482 rect from 24445,940 to 24575,1130 lw 1 fs empty
#set label "T1_t2_1482" at 24510,1035 center
set object 1483 rect from 61725,2950 to 61800,3110 lw 1 fs empty
#set label "T1_t2_1483" at 61762,3030 center
set object 1484 rect from 63390,3850 to 63730,4440 lw 1 fs empty
#set label "T1_t2_1484" at 63560,4145 center
set object 1485 rect from 59195,3160 to 59340,3340 lw 1 fs empty
#set label "T1_t2_1485" at 59267,3250 center
set object 1486 rect from 46930,3310 to 47025,3370 lw 1 fs empty
#set label "T1_t2_1486" at 46977,3340 center
set object 1487 rect from 36220,470 to 36430,1065 lw 1 fs empty
#set label "T1_t2_1487" at 36325,767 center
set object 1488 rect from 51105,2895 to 51300,3205 lw 1 fs empty
#set label "T1_t2_1488" at 51202,3050 center
set object 1489 rect from 16625,2520 to 17050,3660 lw 1 fs empty
#set label "T1_t2_1489" at 16837,3090 center
set object 1490 rect from 19340,4455 to 19675,5035 lw 1 fs empty
#set label "T1_t2_1490" at 19507,4745 center
set object 1491 rect from 7985,2100 to 8110,2270 lw 1 fs empty
#set label "T1_t2_1491" at 8047,2185 center
set object 1492 rect from 21505,4400 to 21890,5250 lw 1 fs empty
#set label "T1_t2_1492" at 21697,4825 center
set object 1493 rect from 38065,790 to 38420,1500 lw 1 fs empty
#set label "T1_t2_1493" at 38242,1145 center
set object 1494 rect from 42210,1710 to 42360,2150 lw 1 fs empty
#set label "T1_t2_1494" at 42285,1930 center
set object 1495 rect from 46775,2430 to 46930,2810 lw 1 fs empty
#set label "T1_t2_1495" at 46852,2620 center
set object 1496 rect from 6990,3030 to 7325,3610 lw 1 fs empty
#set label "T1_t2_1496" at 7157,3320 center
set object 1497 rect from 28570,2740 to 28855,3460 lw 1 fs empty
#set label "T1_t2_1497" at 28712,3100 center
set object 1498 rect from 30550,0 to 30810,200 lw 1 fs empty
#set label "T1_t2_1498" at 30680,100 center
set object 1499 rect from 655,3750 to 985,4390 lw 1 fs empty
#set label "T1_t2_1499" at 820,4070 center
set object 1500 rect from 22170,4720 to 22270,4840 lw 1 fs empty
#set label "T1_t2_1500" at 22220,4780 center
set object 1501 rect from 51105,3205 to 51355,3345 lw 1 fs empty
#set label "T1_t2_1501" at 51230,3275 center
set object 1502 rect from 10400,140 to 10660,340 lw 1 fs empty
#set label "T1_t2_1502" at 10530,240 center
set object 1503 rect from 58935,4610 to 59250,5090 lw 1 fs empty
#set label "T1_t2_1503" at 59092,4850 center
set object 1504 rect from 53845,0 to 54245,390 lw 1 fs empty
#set label "T1_t2_1504" at 54045,195 center
set object 1505 rect from 54405,5025 to 54675,5205 lw 1 fs empty
#set label "T1_t2_1505" at 54540,5115 center
set object 1506 rect from 59860,2970 to 60175,3450 lw 1 fs empty
#set label "T1_t2_1506" at 60017,3210 center
set object 1507 rect from 56160,4165 to 56410,4305 lw 1 fs empty
#set label "T1_t2_1507" at 56285,4235 center
set object 1508 rect from 28605,5120 to 28920,5600 lw 1 fs empty
#set label "T1_t2_1508" at 28762,5360 center
set object 1509 rect from 41800,3750 to 42195,4480 lw 1 fs empty
#set label "T1_t2_1509" at 41997,4115 center
set object 1510 rect from 15695,4800 to 15845,5240 lw 1 fs empty
#set label "T1_t2_1510" at 15770,5020 center
set object 1511 rect from 48595,3500 to 48930,4080 lw 1 fs empty
#set label "T1_t2_1511" at 48762,3790 center
set object 1512 rect from 52575,2225 to 52950,3135 lw 1 fs empty
#set label "T1_t2_1512" at 52762,2680 center
set object 1513 rect from 42480,5845 to 42660,6145 lw 1 fs empty
#set label "T1_t2_1513" at 42570,5995 center
set object 1514 rect from 49150,2970 to 49315,3150 lw 1 fs empty
#set label "T1_t2_1514" at 49232,3060 center
set object 1515 rect from 39520,340 to 39750,870 lw 1 fs empty
#set label "T1_t2_1515" at 39635,605 center
set object 1516 rect from 36920,0 to 37165,600 lw 1 fs empty
#set label "T1_t2_1516" at 37042,300 center
set object 1517 rect from 35585,2110 to 35805,2660 lw 1 fs empty
#set label "T1_t2_1517" at 35695,2385 center
set object 1518 rect from 36330,4215 to 36535,4535 lw 1 fs empty
#set label "T1_t2_1518" at 36432,4375 center
set object 1519 rect from 27070,5920 to 27460,6420 lw 1 fs empty
#set label "T1_t2_1519" at 27265,6170 center
set object 1520 rect from 3245,1590 to 3390,1770 lw 1 fs empty
#set label "T1_t2_1520" at 3317,1680 center
set object 1521 rect from 17590,710 to 17840,850 lw 1 fs empty
#set label "T1_t2_1521" at 17715,780 center
set object 1522 rect from 17945,3980 to 18270,4250 lw 1 fs empty
#set label "T1_t2_1522" at 18107,4115 center
set object 1523 rect from 16760,600 to 17020,800 lw 1 fs empty
#set label "T1_t2_1523" at 16890,700 center
set object 1524 rect from 7820,3350 to 8020,3690 lw 1 fs empty
#set label "T1_t2_1524" at 7920,3520 center
set object 1525 rect from 46690,3025 to 46910,3575 lw 1 fs empty
#set label "T1_t2_1525" at 46800,3300 center
set object 1526 rect from 39275,870 to 39580,1510 lw 1 fs empty
#set label "T1_t2_1526" at 39427,1190 center
set object 1527 rect from 14805,5275 to 14965,5695 lw 1 fs empty
#set label "T1_t2_1527" at 14885,5485 center
set object 1528 rect from 7610,4220 to 7790,4520 lw 1 fs empty
#set label "T1_t2_1528" at 7700,4370 center
set object 1529 rect from 30520,3170 to 30580,3280 lw 1 fs empty
#set label "T1_t2_1529" at 30550,3225 center
set object 1530 rect from 57995,3010 to 58275,3830 lw 1 fs empty
#set label "T1_t2_1530" at 58135,3420 center
set object 1531 rect from 63730,2395 to 63880,2835 lw 1 fs empty
#set label "T1_t2_1531" at 63805,2615 center
set object 1532 rect from 50570,640 to 50940,1610 lw 1 fs empty
#set label "T1_t2_1532" at 50755,1125 center
set object 1533 rect from 37675,2850 to 37860,3165 lw 1 fs empty
#set label "T1_t2_1533" at 37767,3007 center
set object 1534 rect from 29570,1815 to 29885,2295 lw 1 fs empty
#set label "T1_t2_1534" at 29727,2055 center
set object 1535 rect from 9285,2920 to 9410,3090 lw 1 fs empty
#set label "T1_t2_1535" at 9347,3005 center
set object 1536 rect from 16450,0 to 16695,600 lw 1 fs empty
#set label "T1_t2_1536" at 16572,300 center
set object 1537 rect from 5275,2570 to 5505,3100 lw 1 fs empty
#set label "T1_t2_1537" at 5390,2835 center
set object 1538 rect from 43310,660 to 43640,1300 lw 1 fs empty
#set label "T1_t2_1538" at 43475,980 center
set object 1539 rect from 13780,3740 to 13815,3770 lw 1 fs empty
#set label "T1_t2_1539" at 13797,3755 center
set object 1540 rect from 27540,2160 to 27810,2340 lw 1 fs empty
#set label "T1_t2_1540" at 27675,2250 center
set object 1541 rect from 62540,4365 to 62740,4705 lw 1 fs empty
#set label "T1_t2_1541" at 62640,4535 center
set object 1542 rect from 11830,2210 to 12110,3030 lw 1 fs empty
#set label "T1_t2_1542" at 11970,2620 center
set object 1543 rect from 30940,840 to 31230,1510 lw 1 fs empty
#set label "T1_t2_1543" at 31085,1175 center
set object 1544 rect from 17590,2835 to 17900,3545 lw 1 fs empty
#set label "T1_t2_1544" at 17745,3190 center
set object 1545 rect from 57155,3410 to 57620,4460 lw 1 fs empty
#set label "T1_t2_1545" at 57387,3935 center
set object 1546 rect from 6990,1370 to 7210,1920 lw 1 fs empty
#set label "T1_t2_1546" at 7100,1645 center
set object 1547 rect from 36920,600 to 37155,940 lw 1 fs empty
#set label "T1_t2_1547" at 37037,770 center
set object 1548 rect from 42195,3350 to 42680,4260 lw 1 fs empty
#set label "T1_t2_1548" at 42437,3805 center
set object 1549 rect from 17050,4550 to 17295,5150 lw 1 fs empty
#set label "T1_t2_1549" at 17172,4850 center
set object 1550 rect from 59350,3930 to 59800,4930 lw 1 fs empty
#set label "T1_t2_1550" at 59575,4430 center
set object 1551 rect from 11245,1255 to 11440,1565 lw 1 fs empty
#set label "T1_t2_1551" at 11342,1410 center
set object 1552 rect from 33415,5360 to 33820,6260 lw 1 fs empty
#set label "T1_t2_1552" at 33617,5810 center
set object 1553 rect from 6070,2450 to 6355,3170 lw 1 fs empty
#set label "T1_t2_1553" at 6212,2810 center
set object 1554 rect from 45560,780 to 45825,1370 lw 1 fs empty
#set label "T1_t2_1554" at 45692,1075 center
set object 1555 rect from 43745,3535 to 43925,3835 lw 1 fs empty
#set label "T1_t2_1555" at 43835,3685 center
set object 1556 rect from 8535,1100 to 8880,1380 lw 1 fs empty
#set label "T1_t2_1556" at 8707,1240 center
set object 1557 rect from 63730,3565 to 64050,4255 lw 1 fs empty
#set label "T1_t2_1557" at 63890,3910 center
set object 1558 rect from 57885,4310 to 57995,4350 lw 1 fs empty
#set label "T1_t2_1558" at 57940,4330 center
set object 1559 rect from 37605,2150 to 37865,2350 lw 1 fs empty
#set label "T1_t2_1559" at 37735,2250 center
set object 1560 rect from 55545,0 to 55980,1250 lw 1 fs empty
#set label "T1_t2_1560" at 55762,625 center
set object 1561 rect from 16130,670 to 16450,1360 lw 1 fs empty
#set label "T1_t2_1561" at 16290,1015 center
set object 1562 rect from 3775,1020 to 4040,1610 lw 1 fs empty
#set label "T1_t2_1562" at 3907,1315 center
set object 1563 rect from 38980,3955 to 39205,4385 lw 1 fs empty
#set label "T1_t2_1563" at 39092,4170 center
set object 1564 rect from 35695,3510 to 35950,3720 lw 1 fs empty
#set label "T1_t2_1564" at 35822,3615 center
set object 1565 rect from 64070,1360 to 64345,1880 lw 1 fs empty
#set label "T1_t2_1565" at 64207,1620 center
set object 1566 rect from 45560,1370 to 45900,1960 lw 1 fs empty
#set label "T1_t2_1566" at 45730,1665 center
set object 1567 rect from 3080,2730 to 3235,3110 lw 1 fs empty
#set label "T1_t2_1567" at 3157,2920 center
set object 1568 rect from 46930,200 to 47175,800 lw 1 fs empty
#set label "T1_t2_1568" at 47052,500 center
set object 1569 rect from 10500,4190 to 10745,4790 lw 1 fs empty
#set label "T1_t2_1569" at 10622,4490 center
set object 1570 rect from 30605,910 to 30940,1490 lw 1 fs empty
#set label "T1_t2_1570" at 30772,1200 center
set object 1571 rect from 56430,2310 to 56630,2650 lw 1 fs empty
#set label "T1_t2_1571" at 56530,2480 center
set object 1572 rect from 1325,2290 to 1690,3220 lw 1 fs empty
#set label "T1_t2_1572" at 1507,2755 center
set object 1573 rect from 28770,1420 to 28880,1460 lw 1 fs empty
#set label "T1_t2_1573" at 28825,1440 center
set object 1574 rect from 31830,1640 to 32100,1820 lw 1 fs empty
#set label "T1_t2_1574" at 31965,1730 center
set object 1575 rect from 58850,3600 to 59020,3830 lw 1 fs empty
#set label "T1_t2_1575" at 58935,3715 center
set object 1576 rect from 1840,670 to 2055,940 lw 1 fs empty
#set label "T1_t2_1576" at 1947,805 center
set object 1577 rect from 31350,1560 to 31580,2090 lw 1 fs empty
#set label "T1_t2_1577" at 31465,1825 center
set object 1578 rect from 49650,1930 to 49985,2510 lw 1 fs empty
#set label "T1_t2_1578" at 49817,2220 center
set object 1579 rect from 54825,2385 to 54885,2495 lw 1 fs empty
#set label "T1_t2_1579" at 54855,2440 center
set object 1580 rect from 46345,580 to 46470,750 lw 1 fs empty
#set label "T1_t2_1580" at 46407,665 center
set object 1581 rect from 50170,720 to 50440,900 lw 1 fs empty
#set label "T1_t2_1581" at 50305,810 center
set object 1582 rect from 26565,0 to 26840,520 lw 1 fs empty
#set label "T1_t2_1582" at 26702,260 center
set object 1583 rect from 12865,3130 to 13145,3950 lw 1 fs empty
#set label "T1_t2_1583" at 13005,3540 center
set object 1584 rect from 18060,3590 to 18195,3840 lw 1 fs empty
#set label "T1_t2_1584" at 18127,3715 center
set object 1585 rect from 12350,5890 to 12495,6070 lw 1 fs empty
#set label "T1_t2_1585" at 12422,5980 center
set object 1586 rect from 47175,200 to 47485,910 lw 1 fs empty
#set label "T1_t2_1586" at 47330,555 center
set object 1587 rect from 61250,4300 to 61675,5440 lw 1 fs empty
#set label "T1_t2_1587" at 61462,4870 center
set object 1588 rect from 50240,2630 to 50435,2940 lw 1 fs empty
#set label "T1_t2_1588" at 50337,2785 center
set object 1589 rect from 12350,1600 to 12605,1810 lw 1 fs empty
#set label "T1_t2_1589" at 12477,1705 center
set object 1590 rect from 9440,1360 to 9520,1510 lw 1 fs empty
#set label "T1_t2_1590" at 9480,1435 center
set object 1591 rect from 60180,2190 to 60640,3290 lw 1 fs empty
#set label "T1_t2_1591" at 60410,2740 center
set object 1592 rect from 13970,1440 to 14225,1650 lw 1 fs empty
#set label "T1_t2_1592" at 14097,1545 center
set object 1593 rect from 11450,4375 to 11805,5085 lw 1 fs empty
#set label "T1_t2_1593" at 11627,4730 center
set object 1594 rect from 7745,1670 to 7970,2100 lw 1 fs empty
#set label "T1_t2_1594" at 7857,1885 center
set object 1595 rect from 10880,2425 to 11185,3065 lw 1 fs empty
#set label "T1_t2_1595" at 11032,2745 center
set object 1596 rect from 43995,6080 to 44230,6420 lw 1 fs empty
#set label "T1_t2_1596" at 44112,6250 center
set object 1597 rect from 9115,2230 to 9435,2920 lw 1 fs empty
#set label "T1_t2_1597" at 9275,2575 center
set object 1598 rect from 39905,520 to 40260,1230 lw 1 fs empty
#set label "T1_t2_1598" at 40082,875 center
set object 1599 rect from 57620,230 to 57990,1200 lw 1 fs empty
#set label "T1_t2_1599" at 57805,715 center
set object 1600 rect from 14500,4955 to 14805,5595 lw 1 fs empty
#set label "T1_t2_1600" at 14652,5275 center
set object 1601 rect from 26075,4815 to 26565,6215 lw 1 fs empty
#set label "T1_t2_1601" at 26320,5515 center
set object 1602 rect from 25340,0 to 25825,910 lw 1 fs empty
#set label "T1_t2_1602" at 25582,455 center
set object 1603 rect from 24740,2180 to 25075,2760 lw 1 fs empty
#set label "T1_t2_1603" at 24907,2470 center
set object 1604 rect from 46345,1520 to 46785,2250 lw 1 fs empty
#set label "T1_t2_1604" at 46565,1885 center
set object 1605 rect from 31350,5680 to 31690,6270 lw 1 fs empty
#set label "T1_t2_1605" at 31520,5975 center
set object 1606 rect from 48045,900 to 48200,1280 lw 1 fs empty
#set label "T1_t2_1606" at 48122,1090 center
set object 1607 rect from 34630,1830 to 34885,2040 lw 1 fs empty
#set label "T1_t2_1607" at 34757,1935 center
set object 1608 rect from 24070,1830 to 24460,2330 lw 1 fs empty
#set label "T1_t2_1608" at 24265,2080 center
set object 1609 rect from 57930,5790 to 58260,6430 lw 1 fs empty
#set label "T1_t2_1609" at 58095,6110 center
set object 1610 rect from 48750,800 to 49150,1190 lw 1 fs empty
#set label "T1_t2_1610" at 48950,995 center
set object 1611 rect from 26575,3400 to 26875,3790 lw 1 fs empty
#set label "T1_t2_1611" at 26725,3595 center
set object 1612 rect from 16130,4085 to 16360,4615 lw 1 fs empty
#set label "T1_t2_1612" at 16245,4350 center
set object 1613 rect from 46345,4165 to 46595,4305 lw 1 fs empty
#set label "T1_t2_1613" at 46470,4235 center
set object 1614 rect from 20460,1050 to 20810,1860 lw 1 fs empty
#set label "T1_t2_1614" at 20635,1455 center
set object 1615 rect from 51200,700 to 51395,1010 lw 1 fs empty
#set label "T1_t2_1615" at 51297,855 center
set object 1616 rect from 21585,2820 to 21870,3540 lw 1 fs empty
#set label "T1_t2_1616" at 21727,3180 center
set object 1617 rect from 39905,5215 to 40305,5605 lw 1 fs empty
#set label "T1_t2_1617" at 40105,5410 center
set object 1618 rect from 61080,2670 to 61235,3050 lw 1 fs empty
#set label "T1_t2_1618" at 61157,2860 center
set object 1619 rect from 34690,330 to 34775,360 lw 1 fs empty
#set label "T1_t2_1619" at 34732,345 center
set object 1620 rect from 24275,2330 to 24470,2640 lw 1 fs empty
#set label "T1_t2_1620" at 24372,2485 center
set object 1621 rect from 61800,3540 to 62080,4360 lw 1 fs empty
#set label "T1_t2_1621" at 61940,3950 center
set object 1622 rect from 27070,1410 to 27405,1990 lw 1 fs empty
#set label "T1_t2_1622" at 27237,1700 center
set object 1623 rect from 27465,4480 to 27875,5060 lw 1 fs empty
#set label "T1_t2_1623" at 27670,4770 center
set object 1624 rect from 47025,3580 to 47410,4430 lw 1 fs empty
#set label "T1_t2_1624" at 47217,4005 center
set object 1625 rect from 38805,1520 to 39000,1830 lw 1 fs empty
#set label "T1_t2_1625" at 38902,1675 center
set object 1626 rect from 12745,1350 to 13110,2280 lw 1 fs empty
#set label "T1_t2_1626" at 12927,1815 center
set object 1627 rect from 39210,3915 to 39500,4585 lw 1 fs empty
#set label "T1_t2_1627" at 39355,4250 center
set object 1628 rect from 14310,0 to 14495,315 lw 1 fs empty
#set label "T1_t2_1628" at 14402,157 center
set object 1629 rect from 56040,4725 to 56310,4905 lw 1 fs empty
#set label "T1_t2_1629" at 56175,4815 center
set object 1630 rect from 44045,4180 to 44335,4850 lw 1 fs empty
#set label "T1_t2_1630" at 44190,4515 center
set object 1631 rect from 12120,410 to 12350,940 lw 1 fs empty
#set label "T1_t2_1631" at 12235,675 center
set object 1632 rect from 12350,4470 to 12705,5180 lw 1 fs empty
#set label "T1_t2_1632" at 12527,4825 center
set object 1633 rect from 34450,3860 to 34575,4030 lw 1 fs empty
#set label "T1_t2_1633" at 34512,3945 center
set object 1634 rect from 10260,0 to 10510,140 lw 1 fs empty
#set label "T1_t2_1634" at 10385,70 center
set object 1635 rect from 48595,1190 to 48760,1370 lw 1 fs empty
#set label "T1_t2_1635" at 48677,1280 center
set object 1636 rect from 26900,3400 to 27035,3650 lw 1 fs empty
#set label "T1_t2_1636" at 26967,3525 center
set object 1637 rect from 34575,4790 to 34755,5090 lw 1 fs empty
#set label "T1_t2_1637" at 34665,4940 center
set object 1638 rect from 47890,3920 to 48040,4360 lw 1 fs empty
#set label "T1_t2_1638" at 47965,4140 center
set object 1639 rect from 53845,390 to 54025,690 lw 1 fs empty
#set label "T1_t2_1639" at 53935,540 center
set object 1640 rect from 15625,4110 to 15695,4300 lw 1 fs empty
#set label "T1_t2_1640" at 15660,4205 center
set object 1641 rect from 38980,2975 to 39200,3525 lw 1 fs empty
#set label "T1_t2_1641" at 39090,3250 center
set object 1642 rect from 47635,3920 to 47860,4350 lw 1 fs empty
#set label "T1_t2_1642" at 47747,4135 center
set object 1643 rect from 60785,5265 to 61170,6115 lw 1 fs empty
#set label "T1_t2_1643" at 60977,5690 center
set object 1644 rect from 55200,590 to 55455,800 lw 1 fs empty
#set label "T1_t2_1644" at 55327,695 center
set object 1645 rect from 1690,2560 to 1970,3380 lw 1 fs empty
#set label "T1_t2_1645" at 1830,2970 center
set object 1646 rect from 17050,2630 to 17235,2945 lw 1 fs empty
#set label "T1_t2_1646" at 17142,2787 center
set object 1647 rect from 24070,2650 to 24305,2990 lw 1 fs empty
#set label "T1_t2_1647" at 24187,2820 center
set object 1648 rect from 42105,320 to 42250,500 lw 1 fs empty
#set label "T1_t2_1648" at 42177,410 center
set object 1649 rect from 45560,0 to 45860,390 lw 1 fs empty
#set label "T1_t2_1649" at 45710,195 center
set object 1650 rect from 22505,210 to 22790,930 lw 1 fs empty
#set label "T1_t2_1650" at 22647,570 center
set object 1651 rect from 10880,0 to 11245,930 lw 1 fs empty
#set label "T1_t2_1651" at 11062,465 center
set object 1652 rect from 11360,725 to 11590,1255 lw 1 fs empty
#set label "T1_t2_1652" at 11475,990 center
set object 1653 rect from 37380,1420 to 37605,1850 lw 1 fs empty
#set label "T1_t2_1653" at 37492,1635 center
set object 1654 rect from 28535,1900 to 28730,2210 lw 1 fs empty
#set label "T1_t2_1654" at 28632,2055 center
set object 1655 rect from 8745,4760 to 8985,5080 lw 1 fs empty
#set label "T1_t2_1655" at 8865,4920 center
set object 1656 rect from 21995,4400 to 22160,4580 lw 1 fs empty
#set label "T1_t2_1656" at 22077,4490 center
set object 1657 rect from 56040,3415 to 56160,3685 lw 1 fs empty
#set label "T1_t2_1657" at 56100,3550 center
set object 1658 rect from 58275,2810 to 58810,4370 lw 1 fs empty
#set label "T1_t2_1658" at 58542,3590 center
set object 1659 rect from 22805,0 to 23160,710 lw 1 fs empty
#set label "T1_t2_1659" at 22982,355 center
set object 1660 rect from 23010,1160 to 23175,1340 lw 1 fs empty
#set label "T1_t2_1660" at 23092,1250 center
set object 1661 rect from 36580,0 to 36645,30 lw 1 fs empty
#set label "T1_t2_1661" at 36612,15 center
set object 1662 rect from 49150,665 to 49355,985 lw 1 fs empty
#set label "T1_t2_1662" at 49252,825 center
set object 1663 rect from 24070,5325 to 24385,5805 lw 1 fs empty
#set label "T1_t2_1663" at 24227,5565 center
set object 1664 rect from 1140,3220 to 1395,3430 lw 1 fs empty
#set label "T1_t2_1664" at 1267,3325 center
set object 1665 rect from 41800,2770 to 42180,3750 lw 1 fs empty
#set label "T1_t2_1665" at 41990,3260 center
set object 1666 rect from 43925,4180 to 44045,4450 lw 1 fs empty
#set label "T1_t2_1666" at 43985,4315 center
set object 1667 rect from 50960,2120 to 51230,2300 lw 1 fs empty
#set label "T1_t2_1667" at 51095,2210 center
set object 1668 rect from 8995,670 to 9100,960 lw 1 fs empty
#set label "T1_t2_1668" at 9047,815 center
set object 1669 rect from 61365,1800 to 61675,2510 lw 1 fs empty
#set label "T1_t2_1669" at 61520,2155 center
set object 1670 rect from 18585,2000 to 18810,2430 lw 1 fs empty
#set label "T1_t2_1670" at 18697,2215 center
set object 1671 rect from 53365,910 to 53540,1140 lw 1 fs empty
#set label "T1_t2_1671" at 53452,1025 center
set object 1672 rect from 1325,1380 to 1575,1520 lw 1 fs empty
#set label "T1_t2_1672" at 1450,1450 center
set object 1673 rect from 13970,1230 to 14225,1440 lw 1 fs empty
#set label "T1_t2_1673" at 14097,1335 center
set object 1674 rect from 17840,710 to 17920,860 lw 1 fs empty
#set label "T1_t2_1674" at 17880,785 center
set object 1675 rect from 32490,850 to 32735,1450 lw 1 fs empty
#set label "T1_t2_1675" at 32612,1150 center
set object 1676 rect from 14500,1965 to 14770,2145 lw 1 fs empty
#set label "T1_t2_1676" at 14635,2055 center
set object 1677 rect from 5370,1730 to 5565,2040 lw 1 fs empty
#set label "T1_t2_1677" at 5467,1885 center
set object 1678 rect from 3620,3680 to 4070,4680 lw 1 fs empty
#set label "T1_t2_1678" at 3845,4180 center
set object 1679 rect from 14500,4045 to 14800,4435 lw 1 fs empty
#set label "T1_t2_1679" at 14650,4240 center
set object 1680 rect from 35395,2560 to 35565,2790 lw 1 fs empty
#set label "T1_t2_1680" at 35480,2675 center
set object 1681 rect from 15010,3080 to 15095,3110 lw 1 fs empty
#set label "T1_t2_1681" at 15052,3095 center
set object 1682 rect from 49650,0 to 49940,670 lw 1 fs empty
#set label "T1_t2_1682" at 49795,335 center
set object 1683 rect from 17590,3545 to 17905,4025 lw 1 fs empty
#set label "T1_t2_1683" at 17747,3785 center
set object 1684 rect from 41115,1300 to 41395,2120 lw 1 fs empty
#set label "T1_t2_1684" at 41255,1710 center
set object 1685 rect from 14500,2145 to 14780,2965 lw 1 fs empty
#set label "T1_t2_1685" at 14640,2555 center
set object 1686 rect from 56630,4910 to 56805,5140 lw 1 fs empty
#set label "T1_t2_1686" at 56717,5025 center
set object 1687 rect from 3445,390 to 3620,620 lw 1 fs empty
#set label "T1_t2_1687" at 3532,505 center
set object 1688 rect from 33070,4025 to 33185,4305 lw 1 fs empty
#set label "T1_t2_1688" at 33127,4165 center
set object 1689 rect from 21045,3320 to 21300,3530 lw 1 fs empty
#set label "T1_t2_1689" at 21172,3425 center
set object 1690 rect from 7610,1000 to 7755,1180 lw 1 fs empty
#set label "T1_t2_1690" at 7682,1090 center
set object 1691 rect from 40580,1850 to 41045,2900 lw 1 fs empty
#set label "T1_t2_1691" at 40812,2375 center
set object 1692 rect from 35235,3250 to 35565,3890 lw 1 fs empty
#set label "T1_t2_1692" at 35400,3570 center
set object 1693 rect from 20185,2990 to 20430,3590 lw 1 fs empty
#set label "T1_t2_1693" at 20307,3290 center
set object 1694 rect from 17590,4555 to 17755,4735 lw 1 fs empty
#set label "T1_t2_1694" at 17672,4645 center
set object 1695 rect from 54405,5205 to 54675,5385 lw 1 fs empty
#set label "T1_t2_1695" at 54540,5295 center
set object 1696 rect from 31350,850 to 31705,1560 lw 1 fs empty
#set label "T1_t2_1696" at 31527,1205 center
set object 1697 rect from 48780,2560 to 48995,2830 lw 1 fs empty
#set label "T1_t2_1697" at 48887,2695 center
set object 1698 rect from 30520,4190 to 30915,4920 lw 1 fs empty
#set label "T1_t2_1698" at 30717,4555 center
set object 1699 rect from 56630,3020 to 57000,3990 lw 1 fs empty
#set label "T1_t2_1699" at 56815,3505 center
set object 1700 rect from 6845,4820 to 6930,4850 lw 1 fs empty
#set label "T1_t2_1700" at 6887,4835 center
set object 1701 rect from 17050,5150 to 17515,6200 lw 1 fs empty
#set label "T1_t2_1701" at 17282,5675 center
set object 1702 rect from 22505,930 to 22750,1530 lw 1 fs empty
#set label "T1_t2_1702" at 22627,1230 center
set object 1703 rect from 20910,4440 to 21295,5290 lw 1 fs empty
#set label "T1_t2_1703" at 21102,4865 center
set object 1704 rect from 33415,1210 to 33940,1690 lw 1 fs empty
#set label "T1_t2_1704" at 33677,1450 center
set object 1705 rect from 39905,5605 to 40125,6155 lw 1 fs empty
#set label "T1_t2_1705" at 40015,5880 center
set object 1706 rect from 8535,3870 to 8845,4580 lw 1 fs empty
#set label "T1_t2_1706" at 8690,4225 center
set object 1707 rect from 5320,870 to 5555,1210 lw 1 fs empty
#set label "T1_t2_1707" at 5437,1040 center
set object 1708 rect from 14910,2025 to 14960,2035 lw 1 fs empty
#set label "T1_t2_1708" at 14935,2030 center
set object 1709 rect from 17590,2385 to 17915,2655 lw 1 fs empty
#set label "T1_t2_1709" at 17752,2520 center
set object 1710 rect from 14310,1880 to 14500,2430 lw 1 fs empty
#set label "T1_t2_1710" at 14405,2155 center
set object 1711 rect from 52950,2280 to 53225,2800 lw 1 fs empty
#set label "T1_t2_1711" at 53087,2540 center
set object 1712 rect from 32815,2020 to 32835,2030 lw 1 fs empty
#set label "T1_t2_1712" at 32825,2025 center
set object 1713 rect from 24025,600 to 24070,720 lw 1 fs empty
#set label "T1_t2_1713" at 24047,660 center
set object 1714 rect from 41440,2420 to 41630,2970 lw 1 fs empty
#set label "T1_t2_1714" at 41535,2695 center
set object 1715 rect from 3015,1780 to 3245,2310 lw 1 fs empty
#set label "T1_t2_1715" at 3130,2045 center
set object 1716 rect from 8160,3850 to 8390,4380 lw 1 fs empty
#set label "T1_t2_1716" at 8275,4115 center
set object 1717 rect from 33980,970 to 34425,1635 lw 1 fs empty
#set label "T1_t2_1717" at 34202,1302 center
set object 1718 rect from 3760,2570 to 3910,3010 lw 1 fs empty
#set label "T1_t2_1718" at 3835,2790 center
set object 1719 rect from 24740,2760 to 25030,3430 lw 1 fs empty
#set label "T1_t2_1719" at 24885,3095 center
set object 1720 rect from 655,3440 to 850,3750 lw 1 fs empty
#set label "T1_t2_1720" at 752,3595 center
set object 1721 rect from 33415,0 to 33740,270 lw 1 fs empty
#set label "T1_t2_1721" at 33577,135 center
set object 1722 rect from 5595,0 to 5840,600 lw 1 fs empty
#set label "T1_t2_1722" at 5717,300 center
set object 1723 rect from 61800,4360 to 62110,5070 lw 1 fs empty
#set label "T1_t2_1723" at 61955,4715 center
set object 1724 rect from 32360,4190 to 32635,4710 lw 1 fs empty
#set label "T1_t2_1724" at 32497,4450 center
set object 1725 rect from 43005,1000 to 43190,1315 lw 1 fs empty
#set label "T1_t2_1725" at 43097,1157 center
set object 1726 rect from 9155,2020 to 9410,2230 lw 1 fs empty
#set label "T1_t2_1726" at 9282,2125 center
set object 1727 rect from 39210,4815 to 39615,5715 lw 1 fs empty
#set label "T1_t2_1727" at 39412,5265 center
set object 1728 rect from 62140,5825 to 62435,6355 lw 1 fs empty
#set label "T1_t2_1728" at 62287,6090 center
set object 1729 rect from 59115,4270 to 59350,4610 lw 1 fs empty
#set label "T1_t2_1729" at 59232,4440 center
set object 1730 rect from 8160,710 to 8535,1620 lw 1 fs empty
#set label "T1_t2_1730" at 8347,1165 center
set object 1731 rect from 35095,2330 to 35225,2520 lw 1 fs empty
#set label "T1_t2_1731" at 35160,2425 center
set object 1732 rect from 24070,2990 to 24365,3520 lw 1 fs empty
#set label "T1_t2_1732" at 24217,3255 center
set object 1733 rect from 14070,2030 to 14215,2210 lw 1 fs empty
#set label "T1_t2_1733" at 14142,2120 center
set object 1734 rect from 42195,4405 to 42615,5065 lw 1 fs empty
#set label "T1_t2_1734" at 42405,4735 center
set object 1735 rect from 14585,1370 to 14795,1965 lw 1 fs empty
#set label "T1_t2_1735" at 14690,1667 center
set object 1736 rect from 1140,3430 to 1540,3820 lw 1 fs empty
#set label "T1_t2_1736" at 1340,3625 center
set object 1737 rect from 56630,2700 to 56870,3020 lw 1 fs empty
#set label "T1_t2_1737" at 56750,2860 center
set object 1738 rect from 54885,2385 to 55140,2595 lw 1 fs empty
#set label "T1_t2_1738" at 55012,2490 center
set object 1739 rect from 38120,3580 to 38320,3920 lw 1 fs empty
#set label "T1_t2_1739" at 38220,3750 center
set object 1740 rect from 22505,2200 to 22515,2210 lw 1 fs empty
#set label "T1_t2_1740" at 22510,2205 center
set object 1741 rect from 63365,1480 to 63570,1800 lw 1 fs empty
#set label "T1_t2_1741" at 63467,1640 center
set object 1742 rect from 6845,4490 to 6985,4640 lw 1 fs empty
#set label "T1_t2_1742" at 6915,4565 center
set object 1743 rect from 21430,145 to 21785,855 lw 1 fs empty
#set label "T1_t2_1743" at 21607,500 center
set object 1744 rect from 30185,3725 to 30385,4065 lw 1 fs empty
#set label "T1_t2_1744" at 30285,3895 center
set object 1745 rect from 42210,2150 to 42320,2190 lw 1 fs empty
#set label "T1_t2_1745" at 42265,2170 center
set object 1746 rect from 62975,1000 to 63145,1230 lw 1 fs empty
#set label "T1_t2_1746" at 63060,1115 center
set object 1747 rect from 20685,3990 to 20905,4540 lw 1 fs empty
#set label "T1_t2_1747" at 20795,4265 center
set object 1748 rect from 63365,1800 to 63660,2330 lw 1 fs empty
#set label "T1_t2_1748" at 63512,2065 center
set object 1749 rect from 29410,3915 to 29800,4415 lw 1 fs empty
#set label "T1_t2_1749" at 29605,4165 center
set object 1750 rect from 37380,4715 to 37635,4925 lw 1 fs empty
#set label "T1_t2_1750" at 37507,4820 center
set object 1751 rect from 54165,2415 to 54490,2685 lw 1 fs empty
#set label "T1_t2_1751" at 54327,2550 center
set object 1752 rect from 18270,6085 to 18485,6355 lw 1 fs empty
#set label "T1_t2_1752" at 18377,6220 center
set object 1753 rect from 18585,320 to 18870,1040 lw 1 fs empty
#set label "T1_t2_1753" at 18727,680 center
set object 1754 rect from 36025,0 to 36520,200 lw 1 fs empty
#set label "T1_t2_1754" at 36272,100 center
set object 1755 rect from 13435,2330 to 13725,3000 lw 1 fs empty
#set label "T1_t2_1755" at 13580,2665 center
set object 1756 rect from 30580,3710 to 30895,4190 lw 1 fs empty
#set label "T1_t2_1756" at 30737,3950 center
set object 1757 rect from 28930,2460 to 28980,2470 lw 1 fs empty
#set label "T1_t2_1757" at 28955,2465 center
set object 1758 rect from 8745,4580 to 8910,4760 lw 1 fs empty
#set label "T1_t2_1758" at 8827,4670 center
set object 1759 rect from 56750,650 to 56990,970 lw 1 fs empty
#set label "T1_t2_1759" at 56870,810 center
set object 1760 rect from 10260,4190 to 10500,4510 lw 1 fs empty
#set label "T1_t2_1760" at 10380,4350 center
set object 1761 rect from 7610,5030 to 7970,5175 lw 1 fs empty
#set label "T1_t2_1761" at 7790,5102 center
set object 1762 rect from 51515,4080 to 51865,4890 lw 1 fs empty
#set label "T1_t2_1762" at 51690,4485 center
set object 1763 rect from 41045,0 to 41330,720 lw 1 fs empty
#set label "T1_t2_1763" at 41187,360 center
set object 1764 rect from 62910,3330 to 63245,3910 lw 1 fs empty
#set label "T1_t2_1764" at 63077,3620 center
set object 1765 rect from 24070,4750 to 24340,4930 lw 1 fs empty
#set label "T1_t2_1765" at 24205,4840 center
set object 1766 rect from 32835,1050 to 33025,1600 lw 1 fs empty
#set label "T1_t2_1766" at 32930,1325 center
set object 1767 rect from 38065,1500 to 38420,2210 lw 1 fs empty
#set label "T1_t2_1767" at 38242,1855 center
set object 1768 rect from 45910,4425 to 46260,5235 lw 1 fs empty
#set label "T1_t2_1768" at 46085,4830 center
set object 1769 rect from 39560,3105 to 39790,3635 lw 1 fs empty
#set label "T1_t2_1769" at 39675,3370 center
set object 1770 rect from 28980,4200 to 29400,4860 lw 1 fs empty
#set label "T1_t2_1770" at 29190,4530 center
set object 1771 rect from 22235,480 to 22490,690 lw 1 fs empty
#set label "T1_t2_1771" at 22362,585 center
set object 1772 rect from 17740,2015 to 17885,2195 lw 1 fs empty
#set label "T1_t2_1772" at 17812,2105 center
set object 1773 rect from 26575,3790 to 26895,4480 lw 1 fs empty
#set label "T1_t2_1773" at 26735,4135 center
set object 1774 rect from 59860,2450 to 60135,2970 lw 1 fs empty
#set label "T1_t2_1774" at 59997,2710 center
set object 1775 rect from 35235,4990 to 35525,5660 lw 1 fs empty
#set label "T1_t2_1775" at 35380,5325 center
set object 1776 rect from 14500,3465 to 14910,4045 lw 1 fs empty
#set label "T1_t2_1776" at 14705,3755 center
set object 1777 rect from 51760,1070 to 52110,1880 lw 1 fs empty
#set label "T1_t2_1777" at 51935,1475 center
set object 1778 rect from 56190,1325 to 56385,1635 lw 1 fs empty
#set label "T1_t2_1778" at 56287,1480 center
set object 1779 rect from 31350,0 to 31650,390 lw 1 fs empty
#set label "T1_t2_1779" at 31500,195 center
set object 1780 rect from 37675,2670 to 37820,2850 lw 1 fs empty
#set label "T1_t2_1780" at 37747,2760 center
set object 1781 rect from 56705,1600 to 56975,1780 lw 1 fs empty
#set label "T1_t2_1781" at 56840,1690 center
set object 1782 rect from 48045,0 to 48450,900 lw 1 fs empty
#set label "T1_t2_1782" at 48247,450 center
set object 1783 rect from 54080,1140 to 54315,1480 lw 1 fs empty
#set label "T1_t2_1783" at 54197,1310 center
set object 1784 rect from 35235,720 to 35480,1320 lw 1 fs empty
#set label "T1_t2_1784" at 35357,1020 center
set object 1785 rect from 55660,2330 to 55835,2560 lw 1 fs empty
#set label "T1_t2_1785" at 55747,2445 center
set object 1786 rect from 15850,1300 to 16130,2120 lw 1 fs empty
#set label "T1_t2_1786" at 15990,1710 center
set object 1787 rect from 12350,5180 to 12705,5890 lw 1 fs empty
#set label "T1_t2_1787" at 12527,5535 center
set object 1788 rect from 7835,2900 to 8160,3170 lw 1 fs empty
#set label "T1_t2_1788" at 7997,3035 center
set object 1789 rect from 45560,4950 to 45795,5290 lw 1 fs empty
#set label "T1_t2_1789" at 45677,5120 center
set object 1790 rect from 52115,2530 to 52355,2850 lw 1 fs empty
#set label "T1_t2_1790" at 52235,2690 center
set object 1791 rect from 64070,5090 to 64370,5480 lw 1 fs empty
#set label "T1_t2_1791" at 64220,5285 center
set object 1792 rect from 18585,5240 to 18785,5580 lw 1 fs empty
#set label "T1_t2_1792" at 18685,5410 center
set object 1793 rect from 9680,850 to 9840,1270 lw 1 fs empty
#set label "T1_t2_1793" at 9760,1060 center
set object 1794 rect from 56040,2365 to 56135,2425 lw 1 fs empty
#set label "T1_t2_1794" at 56087,2395 center
set object 1795 rect from 41525,640 to 41800,1160 lw 1 fs empty
#set label "T1_t2_1795" at 41662,900 center
set object 1796 rect from 42195,6145 to 42445,6285 lw 1 fs empty
#set label "T1_t2_1796" at 42320,6215 center
set object 1797 rect from 42195,2770 to 42605,3350 lw 1 fs empty
#set label "T1_t2_1797" at 42400,3060 center
set object 1798 rect from 35565,0 to 35755,550 lw 1 fs empty
#set label "T1_t2_1798" at 35660,275 center
set object 1799 rect from 41045,1300 to 41115,1490 lw 1 fs empty
#set label "T1_t2_1799" at 41080,1395 center
set object 1800 rect from 2390,0 to 2755,930 lw 1 fs empty
#set label "T1_t2_1800" at 2572,465 center
set object 1801 rect from 59350,2365 to 59740,2865 lw 1 fs empty
#set label "T1_t2_1801" at 59545,2615 center
set object 1802 rect from 40460,500 to 40740,1320 lw 1 fs empty
#set label "T1_t2_1802" at 40600,910 center
set object 1803 rect from 15215,4790 to 15590,5700 lw 1 fs empty
#set label "T1_t2_1803" at 15402,5245 center
set object 1804 rect from 4515,3420 to 4895,4400 lw 1 fs empty
#set label "T1_t2_1804" at 4705,3910 center
set object 1805 rect from 31350,390 to 31620,570 lw 1 fs empty
#set label "T1_t2_1805" at 31485,480 center
set object 1806 rect from 0,3620 to 455,4890 lw 1 fs empty
#set label "T1_t2_1806" at 227,4255 center
set object 1807 rect from 5275,0 to 5495,550 lw 1 fs empty
#set label "T1_t2_1807" at 5385,275 center
set object 1808 rect from 1440,900 to 1675,1240 lw 1 fs empty
#set label "T1_t2_1808" at 1557,1070 center
set object 1809 rect from 51760,3210 to 51990,3740 lw 1 fs empty
#set label "T1_t2_1809" at 51875,3475 center
set object 1810 rect from 21890,4400 to 21995,4690 lw 1 fs empty
#set label "T1_t2_1810" at 21942,4545 center
set object 1811 rect from 64550,0 to 64585,30 lw 1 fs empty
#set label "T1_t2_1811" at 64567,15 center
set object 1812 rect from 23325,4755 to 23720,5485 lw 1 fs empty
#set label "T1_t2_1812" at 23522,5120 center
set object 1813 rect from 55545,4010 to 55990,4675 lw 1 fs empty
#set label "T1_t2_1813" at 55767,4342 center
set object 1814 rect from 7610,2420 to 7820,3015 lw 1 fs empty
#set label "T1_t2_1814" at 7715,2717 center
set object 1815 rect from 23180,0 to 23575,730 lw 1 fs empty
#set label "T1_t2_1815" at 23377,365 center
set object 1816 rect from 21710,1855 to 21970,2055 lw 1 fs empty
#set label "T1_t2_1816" at 21840,1955 center
set object 1817 rect from 11245,2095 to 11480,2435 lw 1 fs empty
#set label "T1_t2_1817" at 11362,2265 center
set object 1818 rect from 44375,4920 to 44755,5900 lw 1 fs empty
#set label "T1_t2_1818" at 44565,5410 center
set object 1819 rect from 7355,4200 to 7555,4540 lw 1 fs empty
#set label "T1_t2_1819" at 7455,4370 center
set object 1820 rect from 28930,1490 to 28995,1520 lw 1 fs empty
#set label "T1_t2_1820" at 28962,1505 center
set object 1821 rect from 38055,2210 to 38335,3030 lw 1 fs empty
#set label "T1_t2_1821" at 38195,2620 center
set object 1822 rect from 15305,2350 to 15605,2740 lw 1 fs empty
#set label "T1_t2_1822" at 15455,2545 center
set object 1823 rect from 51515,0 to 51945,1070 lw 1 fs empty
#set label "T1_t2_1823" at 51730,535 center
set object 1824 rect from 63390,3120 to 63690,3510 lw 1 fs empty
#set label "T1_t2_1824" at 63540,3315 center
set object 1825 rect from 56040,145 to 56265,575 lw 1 fs empty
#set label "T1_t2_1825" at 56152,360 center
set object 1826 rect from 63590,3510 to 63710,3780 lw 1 fs empty
#set label "T1_t2_1826" at 63650,3645 center
set object 1827 rect from 24180,3860 to 24415,4200 lw 1 fs empty
#set label "T1_t2_1827" at 24297,4030 center
set object 1828 rect from 0,3190 to 225,3620 lw 1 fs empty
#set label "T1_t2_1828" at 112,3405 center
set object 1829 rect from 62140,270 to 62375,610 lw 1 fs empty
#set label "T1_t2_1829" at 62257,440 center
set object 1830 rect from 36235,5195 to 36560,5465 lw 1 fs empty
#set label "T1_t2_1830" at 36397,5330 center
set object 1831 rect from 40330,2565 to 40455,2735 lw 1 fs empty
#set label "T1_t2_1831" at 40392,2650 center
set object 1832 rect from 39210,0 to 39275,30 lw 1 fs empty
#set label "T1_t2_1832" at 39242,15 center
set object 1833 rect from 8160,3330 to 8435,3850 lw 1 fs empty
#set label "T1_t2_1833" at 8297,3590 center
set object 1834 rect from 31875,210 to 32160,930 lw 1 fs empty
#set label "T1_t2_1834" at 32017,570 center
set object 1835 rect from 54275,5710 to 54685,6290 lw 1 fs empty
#set label "T1_t2_1835" at 54480,6000 center
set object 1836 rect from 59860,0 to 60110,140 lw 1 fs empty
#set label "T1_t2_1836" at 59985,70 center
set object 1837 rect from 38420,3485 to 38790,4455 lw 1 fs empty
#set label "T1_t2_1837" at 38605,3970 center
set object 1838 rect from 27465,3370 to 27700,3710 lw 1 fs empty
#set label "T1_t2_1838" at 27582,3540 center
set object 1839 rect from 24470,3010 to 24665,3320 lw 1 fs empty
#set label "T1_t2_1839" at 24567,3165 center
set object 1840 rect from 45910,1250 to 46140,1780 lw 1 fs empty
#set label "T1_t2_1840" at 46025,1515 center
set object 1841 rect from 26575,4480 to 26895,5170 lw 1 fs empty
#set label "T1_t2_1841" at 26735,4825 center
set object 1842 rect from 52950,4570 to 53150,4910 lw 1 fs empty
#set label "T1_t2_1842" at 53050,4740 center
set object 1843 rect from 28200,1110 to 28205,1120 lw 1 fs empty
#set label "T1_t2_1843" at 28202,1115 center
set object 1844 rect from 23325,3645 to 23725,4035 lw 1 fs empty
#set label "T1_t2_1844" at 23525,3840 center
set object 1845 rect from 46565,2430 to 46775,3025 lw 1 fs empty
#set label "T1_t2_1845" at 46670,2727 center
set object 1846 rect from 6660,2490 to 6990,3130 lw 1 fs empty
#set label "T1_t2_1846" at 6825,2810 center
set object 1847 rect from 56040,4905 to 56335,5435 lw 1 fs empty
#set label "T1_t2_1847" at 56187,5170 center
set object 1848 rect from 45560,390 to 45860,780 lw 1 fs empty
#set label "T1_t2_1848" at 45710,585 center
set object 1849 rect from 17590,2655 to 17735,2835 lw 1 fs empty
#set label "T1_t2_1849" at 17662,2745 center
set object 1850 rect from 34890,1800 to 35185,2330 lw 1 fs empty
#set label "T1_t2_1850" at 35037,2065 center
set object 1851 rect from 10135,3175 to 10255,3445 lw 1 fs empty
#set label "T1_t2_1851" at 10195,3310 center
set object 1852 rect from 48200,2220 to 48495,2750 lw 1 fs empty
#set label "T1_t2_1852" at 48347,2485 center
set object 1853 rect from 12120,140 to 12335,410 lw 1 fs empty
#set label "T1_t2_1853" at 12227,275 center
set object 1854 rect from 10490,2620 to 10855,3550 lw 1 fs empty
#set label "T1_t2_1854" at 10672,3085 center
set object 1855 rect from 63730,0 to 64010,820 lw 1 fs empty
#set label "T1_t2_1855" at 63870,410 center
set object 1856 rect from 7610,3690 to 7840,4220 lw 1 fs empty
#set label "T1_t2_1856" at 7725,3955 center
set object 1857 rect from 56705,1780 to 56935,2310 lw 1 fs empty
#set label "T1_t2_1857" at 56820,2045 center
set object 1858 rect from 6600,3840 to 6795,4150 lw 1 fs empty
#set label "T1_t2_1858" at 6697,3995 center
set object 1859 rect from 9440,3620 to 9860,4280 lw 1 fs empty
#set label "T1_t2_1859" at 9650,3950 center
set object 1860 rect from 24575,940 to 24675,1060 lw 1 fs empty
#set label "T1_t2_1860" at 24625,1000 center
set object 1861 rect from 54125,5710 to 54275,6150 lw 1 fs empty
#set label "T1_t2_1861" at 54200,5930 center
set object 1862 rect from 36645,520 to 36910,1110 lw 1 fs empty
#set label "T1_t2_1862" at 36777,815 center
set object 1863 rect from 34450,3040 to 34720,3220 lw 1 fs empty
#set label "T1_t2_1863" at 34585,3130 center
set object 1864 rect from 41175,4090 to 41345,4320 lw 1 fs empty
#set label "T1_t2_1864" at 41260,4205 center
set object 1865 rect from 16130,3415 to 16420,4085 lw 1 fs empty
#set label "T1_t2_1865" at 16275,3750 center
set object 1866 rect from 59350,5910 to 59545,6220 lw 1 fs empty
#set label "T1_t2_1866" at 59447,6065 center
set object 1867 rect from 9520,1360 to 9960,2090 lw 1 fs empty
#set label "T1_t2_1867" at 9740,1725 center
set object 1868 rect from 75,2380 to 425,3190 lw 1 fs empty
#set label "T1_t2_1868" at 250,2785 center
set object 1869 rect from 28570,2210 to 28800,2740 lw 1 fs empty
#set label "T1_t2_1869" at 28685,2475 center
set object 1870 rect from 7820,3170 to 8090,3350 lw 1 fs empty
#set label "T1_t2_1870" at 7955,3260 center
set object 1871 rect from 35755,550 to 35880,720 lw 1 fs empty
#set label "T1_t2_1871" at 35817,635 center
set object 1872 rect from 32835,2865 to 33175,3455 lw 1 fs empty
#set label "T1_t2_1872" at 33005,3160 center
set object 1873 rect from 54340,2685 to 54435,2745 lw 1 fs empty
#set label "T1_t2_1873" at 54387,2715 center
set object 1874 rect from 39905,0 to 40180,520 lw 1 fs empty
#set label "T1_t2_1874" at 40042,260 center
set object 1875 rect from 3775,270 to 4035,470 lw 1 fs empty
#set label "T1_t2_1875" at 3905,370 center
set object 1876 rect from 16130,2000 to 16340,2595 lw 1 fs empty
#set label "T1_t2_1876" at 16235,2297 center
set object 1877 rect from 41800,0 to 41960,420 lw 1 fs empty
#set label "T1_t2_1877" at 41880,210 center
set object 1878 rect from 2055,3160 to 2330,3680 lw 1 fs empty
#set label "T1_t2_1878" at 2192,3420 center
set object 1879 rect from 1690,3910 to 2030,4500 lw 1 fs empty
#set label "T1_t2_1879" at 1860,4205 center
set object 1880 rect from 11830,3030 to 12115,3750 lw 1 fs empty
#set label "T1_t2_1880" at 11972,3390 center
set object 1881 rect from 24070,0 to 24510,730 lw 1 fs empty
#set label "T1_t2_1881" at 24290,365 center
set object 1882 rect from 165,1850 to 460,2380 lw 1 fs empty
#set label "T1_t2_1882" at 312,2115 center
set object 1883 rect from 4515,2890 to 4745,3420 lw 1 fs empty
#set label "T1_t2_1883" at 4630,3155 center
set object 1884 rect from 60640,1270 to 60785,1450 lw 1 fs empty
#set label "T1_t2_1884" at 60712,1360 center
set object 1885 rect from 15010,4790 to 15215,5110 lw 1 fs empty
#set label "T1_t2_1885" at 15112,4950 center
set object 1886 rect from 3245,3385 to 3575,4025 lw 1 fs empty
#set label "T1_t2_1886" at 3410,3705 center
set object 1887 rect from 58815,3600 to 58850,3630 lw 1 fs empty
#set label "T1_t2_1887" at 58832,3615 center
set object 1888 rect from 55200,0 to 55540,590 lw 1 fs empty
#set label "T1_t2_1888" at 55370,295 center
set object 1889 rect from 57000,520 to 57335,1100 lw 1 fs empty
#set label "T1_t2_1889" at 57167,810 center
set object 1890 rect from 47140,1890 to 47265,2060 lw 1 fs empty
#set label "T1_t2_1890" at 47202,1975 center
set object 1891 rect from 28635,4270 to 28925,4940 lw 1 fs empty
#set label "T1_t2_1891" at 28780,4605 center
set object 1892 rect from 57620,1890 to 58000,2870 lw 1 fs empty
#set label "T1_t2_1892" at 57810,2380 center
set object 1893 rect from 17590,4945 to 17905,5425 lw 1 fs empty
#set label "T1_t2_1893" at 17747,5185 center
set object 1894 rect from 56430,380 to 56750,1070 lw 1 fs empty
#set label "T1_t2_1894" at 56590,725 center
set object 1895 rect from 39210,4635 to 39480,4815 lw 1 fs empty
#set label "T1_t2_1895" at 39345,4725 center
set object 1896 rect from 22170,2790 to 22405,3130 lw 1 fs empty
#set label "T1_t2_1896" at 22287,2960 center
set object 1897 rect from 6990,5180 to 7345,5890 lw 1 fs empty
#set label "T1_t2_1897" at 7167,5535 center
set object 1898 rect from 2055,2450 to 2365,3160 lw 1 fs empty
#set label "T1_t2_1898" at 2210,2805 center
set object 1899 rect from 35695,4630 to 36020,4900 lw 1 fs empty
#set label "T1_t2_1899" at 35857,4765 center
set object 1900 rect from 36645,0 to 36920,520 lw 1 fs empty
#set label "T1_t2_1900" at 36782,260 center
set object 1901 rect from 48045,5390 to 48415,6360 lw 1 fs empty
#set label "T1_t2_1901" at 48230,5875 center
set object 1902 rect from 6660,1620 to 6750,1705 lw 1 fs empty
#set label "T1_t2_1902" at 6705,1662 center
set object 1903 rect from 12745,4480 to 13145,4870 lw 1 fs empty
#set label "T1_t2_1903" at 12945,4675 center
set object 1904 rect from 18235,2950 to 18565,3590 lw 1 fs empty
#set label "T1_t2_1904" at 18400,3270 center
set object 1905 rect from 4070,710 to 4365,1240 lw 1 fs empty
#set label "T1_t2_1905" at 4217,975 center
set object 1906 rect from 37075,5810 to 37290,6080 lw 1 fs empty
#set label "T1_t2_1906" at 37182,5945 center
set object 1907 rect from 47175,910 to 47340,1090 lw 1 fs empty
#set label "T1_t2_1907" at 47257,1000 center
set object 1908 rect from 26575,5170 to 26880,5810 lw 1 fs empty
#set label "T1_t2_1908" at 26727,5490 center
set object 1909 rect from 44705,2270 to 45025,2960 lw 1 fs empty
#set label "T1_t2_1909" at 44865,2615 center
set object 1910 rect from 12885,0 to 13195,710 lw 1 fs empty
#set label "T1_t2_1910" at 13040,355 center
set object 1911 rect from 12745,0 to 12885,150 lw 1 fs empty
#set label "T1_t2_1911" at 12815,75 center
set object 1912 rect from 5785,2480 to 6070,3200 lw 1 fs empty
#set label "T1_t2_1912" at 5927,2840 center
set object 1913 rect from 7355,3990 to 7610,4200 lw 1 fs empty
#set label "T1_t2_1913" at 7482,4095 center
set object 1914 rect from 43375,5955 to 43720,6235 lw 1 fs empty
#set label "T1_t2_1914" at 43547,6095 center
set object 1915 rect from 40740,500 to 41010,680 lw 1 fs empty
#set label "T1_t2_1915" at 40875,590 center
set object 1916 rect from 47025,3310 to 47350,3580 lw 1 fs empty
#set label "T1_t2_1916" at 47187,3445 center
set object 1917 rect from 22060,145 to 22155,205 lw 1 fs empty
#set label "T1_t2_1917" at 22107,175 center
set object 1918 rect from 7105,0 to 7430,270 lw 1 fs empty
#set label "T1_t2_1918" at 7267,135 center
set object 1919 rect from 59860,1630 to 60140,2450 lw 1 fs empty
#set label "T1_t2_1919" at 60000,2040 center
set object 1920 rect from 11830,720 to 12120,1390 lw 1 fs empty
#set label "T1_t2_1920" at 11975,1055 center
set object 1921 rect from 27890,4965 to 28325,6215 lw 1 fs empty
#set label "T1_t2_1921" at 28107,5590 center
set object 1922 rect from 63435,2330 to 63700,2920 lw 1 fs empty
#set label "T1_t2_1922" at 63567,2625 center
set object 1923 rect from 49315,3830 to 49575,4030 lw 1 fs empty
#set label "T1_t2_1923" at 49445,3930 center
set object 1924 rect from 6435,0 to 6815,980 lw 1 fs empty
#set label "T1_t2_1924" at 6625,490 center
set object 1925 rect from 38055,790 to 38065,800 lw 1 fs empty
#set label "T1_t2_1925" at 38060,795 center
set object 1926 rect from 14500,640 to 14585,670 lw 1 fs empty
#set label "T1_t2_1926" at 14542,655 center
set object 1927 rect from 29905,5655 to 30245,6245 lw 1 fs empty
#set label "T1_t2_1927" at 30075,5950 center
set object 1928 rect from 55200,1620 to 55480,2440 lw 1 fs empty
#set label "T1_t2_1928" at 55340,2030 center
set object 1929 rect from 48595,5455 to 48960,6385 lw 1 fs empty
#set label "T1_t2_1929" at 48777,5920 center
set object 1930 rect from 45910,660 to 46250,1250 lw 1 fs empty
#set label "T1_t2_1930" at 46080,955 center
set object 1931 rect from 42480,5065 to 42700,5615 lw 1 fs empty
#set label "T1_t2_1931" at 42590,5340 center
set object 1932 rect from 28535,900 to 28810,1420 lw 1 fs empty
#set label "T1_t2_1932" at 28672,1160 center
set object 1933 rect from 24740,5120 to 24805,5150 lw 1 fs empty
#set label "T1_t2_1933" at 24772,5135 center
set object 1934 rect from 5785,1410 to 6005,1960 lw 1 fs empty
#set label "T1_t2_1934" at 5895,1685 center
set object 1935 rect from 62140,4705 to 62645,5825 lw 1 fs empty
#set label "T1_t2_1935" at 62392,5265 center
set object 1936 rect from 34450,5790 to 34775,6060 lw 1 fs empty
#set label "T1_t2_1936" at 34612,5925 center
set object 1937 rect from 32555,5230 to 32795,5550 lw 1 fs empty
#set label "T1_t2_1937" at 32675,5390 center
set object 1938 rect from 54435,2685 to 54675,3005 lw 1 fs empty
#set label "T1_t2_1938" at 54555,2845 center
set object 1939 rect from 49440,1185 to 49650,1780 lw 1 fs empty
#set label "T1_t2_1939" at 49545,1482 center
set object 1940 rect from 15095,3560 to 15285,4110 lw 1 fs empty
#set label "T1_t2_1940" at 15190,3835 center
set object 1941 rect from 51760,2570 to 51940,2870 lw 1 fs empty
#set label "T1_t2_1941" at 51850,2720 center
set object 1942 rect from 17590,5425 to 17905,5905 lw 1 fs empty
#set label "T1_t2_1942" at 17747,5665 center
set object 1943 rect from 17375,1340 to 17560,1655 lw 1 fs empty
#set label "T1_t2_1943" at 17467,1497 center
set object 1944 rect from 60180,1400 to 60325,1580 lw 1 fs empty
#set label "T1_t2_1944" at 60252,1490 center
set object 1945 rect from 10260,2280 to 10295,2310 lw 1 fs empty
#set label "T1_t2_1945" at 10277,2295 center
set object 1946 rect from 55720,1250 to 55950,1780 lw 1 fs empty
#set label "T1_t2_1946" at 55835,1515 center
set object 1947 rect from 26690,1430 to 26940,1570 lw 1 fs empty
#set label "T1_t2_1947" at 26815,1500 center
set object 1948 rect from 43925,3535 to 44315,4035 lw 1 fs empty
#set label "T1_t2_1948" at 44120,3785 center
set object 1949 rect from 47140,2450 to 47465,2720 lw 1 fs empty
#set label "T1_t2_1949" at 47302,2585 center
set object 1950 rect from 13195,4900 to 13670,6010 lw 1 fs empty
#set label "T1_t2_1950" at 13432,5455 center
set object 1951 rect from 2870,4460 to 3220,5270 lw 1 fs empty
#set label "T1_t2_1951" at 3045,4865 center
set object 1952 rect from 61250,640 to 61470,1190 lw 1 fs empty
#set label "T1_t2_1952" at 61360,915 center
set object 1953 rect from 33980,4255 to 34330,5065 lw 1 fs empty
#set label "T1_t2_1953" at 34155,4660 center
set object 1954 rect from 57000,5715 to 57355,6425 lw 1 fs empty
#set label "T1_t2_1954" at 57177,6070 center
set object 1955 rect from 34725,2330 to 35080,3040 lw 1 fs empty
#set label "T1_t2_1955" at 34902,2685 center
set object 1956 rect from 30550,200 to 30715,380 lw 1 fs empty
#set label "T1_t2_1956" at 30632,290 center
set object 1957 rect from 53845,3915 to 54210,4845 lw 1 fs empty
#set label "T1_t2_1957" at 54027,4380 center
set object 1958 rect from 19075,2675 to 19340,3265 lw 1 fs empty
#set label "T1_t2_1958" at 19207,2970 center
set object 1959 rect from 17590,4735 to 17845,4945 lw 1 fs empty
#set label "T1_t2_1959" at 17717,4840 center
set object 1960 rect from 28090,3320 to 28275,3635 lw 1 fs empty
#set label "T1_t2_1960" at 28182,3477 center
set object 1961 rect from 10135,3090 to 10225,3175 lw 1 fs empty
#set label "T1_t2_1961" at 10180,3132 center
set object 1962 rect from 36920,2370 to 37375,3640 lw 1 fs empty
#set label "T1_t2_1962" at 37147,3005 center
set object 1963 rect from 1600,3430 to 1690,3515 lw 1 fs empty
#set label "T1_t2_1963" at 1645,3472 center
set object 1964 rect from 34890,1020 to 35205,1500 lw 1 fs empty
#set label "T1_t2_1964" at 35047,1260 center
set object 1965 rect from 56190,1635 to 56365,1865 lw 1 fs empty
#set label "T1_t2_1965" at 56277,1750 center
set object 1966 rect from 17945,6085 to 18270,6355 lw 1 fs empty
#set label "T1_t2_1966" at 18107,6220 center
set object 1967 rect from 54080,1480 to 54315,1820 lw 1 fs empty
#set label "T1_t2_1967" at 54197,1650 center
set object 1968 rect from 26075,1155 to 26510,2405 lw 1 fs empty
#set label "T1_t2_1968" at 26292,1780 center
set object 1969 rect from 54605,390 to 54725,660 lw 1 fs empty
#set label "T1_t2_1969" at 54665,525 center
set object 1970 rect from 49650,3310 to 49835,3625 lw 1 fs empty
#set label "T1_t2_1970" at 49742,3467 center
set object 1971 rect from 15625,810 to 15895,990 lw 1 fs empty
#set label "T1_t2_1971" at 15760,900 center
set object 1972 rect from 63730,5605 to 64065,6185 lw 1 fs empty
#set label "T1_t2_1972" at 63897,5895 center
set object 1973 rect from 31350,2090 to 31585,2430 lw 1 fs empty
#set label "T1_t2_1973" at 31467,2260 center
set object 1974 rect from 55695,3670 to 55930,4010 lw 1 fs empty
#set label "T1_t2_1974" at 55812,3840 center
set object 1975 rect from 62910,2510 to 63190,3330 lw 1 fs empty
#set label "T1_t2_1975" at 63050,2920 center
set object 1976 rect from 45560,2800 to 45625,2830 lw 1 fs empty
#set label "T1_t2_1976" at 45592,2815 center
set object 1977 rect from 37015,4570 to 37335,5260 lw 1 fs empty
#set label "T1_t2_1977" at 37175,4915 center
set object 1978 rect from 64380,0 to 64510,190 lw 1 fs empty
#set label "T1_t2_1978" at 64445,95 center
set object 1979 rect from 64070,4920 to 64195,5090 lw 1 fs empty
#set label "T1_t2_1979" at 64132,5005 center
set object 1980 rect from 4380,4400 to 4660,5220 lw 1 fs empty
#set label "T1_t2_1980" at 4520,4810 center
set object 1981 rect from 42080,1710 to 42210,1900 lw 1 fs empty
#set label "T1_t2_1981" at 42145,1805 center
set object 1982 rect from 21190,1190 to 21430,1510 lw 1 fs empty
#set label "T1_t2_1982" at 21310,1350 center
set object 1983 rect from 3620,270 to 3775,650 lw 1 fs empty
#set label "T1_t2_1983" at 3697,460 center
set object 1984 rect from 35795,4900 to 35995,5240 lw 1 fs empty
#set label "T1_t2_1984" at 35895,5070 center
set object 1985 rect from 17050,0 to 17130,150 lw 1 fs empty
#set label "T1_t2_1985" at 17090,75 center
set object 1986 rect from 32545,310 to 32760,580 lw 1 fs empty
#set label "T1_t2_1986" at 32652,445 center
set object 1987 rect from 33415,270 to 33585,500 lw 1 fs empty
#set label "T1_t2_1987" at 33500,385 center
set object 1988 rect from 30520,5500 to 30705,5815 lw 1 fs empty
#set label "T1_t2_1988" at 30612,5657 center
set object 1989 rect from 63730,4255 to 64035,4895 lw 1 fs empty
#set label "T1_t2_1989" at 63882,4575 center
set object 1990 rect from 18585,1310 to 18905,2000 lw 1 fs empty
#set label "T1_t2_1990" at 18745,1655 center
set object 1991 rect from 42195,4260 to 42555,4405 lw 1 fs empty
#set label "T1_t2_1991" at 42375,4332 center
set object 1992 rect from 8535,1380 to 8830,1910 lw 1 fs empty
#set label "T1_t2_1992" at 8682,1645 center
set object 1993 rect from 29500,665 to 29760,865 lw 1 fs empty
#set label "T1_t2_1993" at 29630,765 center
set object 1994 rect from 59545,5480 to 59625,5630 lw 1 fs empty
#set label "T1_t2_1994" at 59585,5555 center
set object 1995 rect from 59350,2865 to 59710,3010 lw 1 fs empty
#set label "T1_t2_1995" at 59530,2937 center
set object 1996 rect from 50030,4170 to 50160,4360 lw 1 fs empty
#set label "T1_t2_1996" at 50095,4265 center
set object 1997 rect from 27890,2980 to 28090,3320 lw 1 fs empty
#set label "T1_t2_1997" at 27990,3150 center
set object 1998 rect from 63435,2920 to 63695,3120 lw 1 fs empty
#set label "T1_t2_1998" at 63565,3020 center
set object 1999 rect from 18925,0 to 19300,910 lw 1 fs empty
#set label "T1_t2_1999" at 19112,455 center
set object 2000 rect from 40460,4010 to 40655,4320 lw 1 fs empty
#set label "T1_t2_2000" at 40557,4165 center
set xtics 3229
set ytics 3229
set size square
set grid  
plot [0:64585][0:64585] 0
set terminal png size 1024,768
set output "td04.png"
replot
set terminal x11 persist size 1024,768
replot
